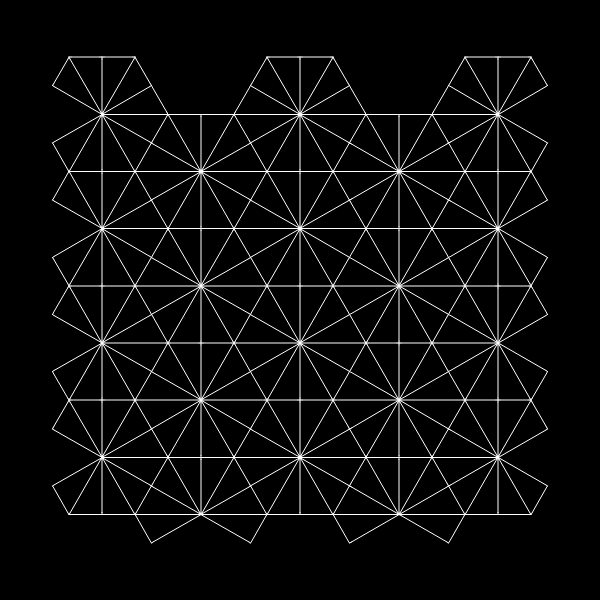
Frame 1 (no input)
Frame 60 (no input): identical to frame 1, image omitted
Frame 120 (the mouse pressed at the canvas centre since frame 60): identical to frame 1, image omitted

The p5.js sketch that drew this single still picture (run headless with seeded random() and noise() and a simulated clock; from frame 60 on, the mouse is pressed at the canvas centre):

// p5.js sketch
// ── sketch.js
//var mesh = [ [237.9,134,284.7,224.2], [244.6,123.9,278,214.2], [251.3,113.9,271.3,204.2], [258,103.9,264.6,194.1], [264.6,93.9,258,184.1], [271.3,83.8,251.3,174.1], [278,73.8,244.6,164.1], [284.7,63.8,237.9,154], [237.9,154,284.7,63.8], [244.6,164.1,278,73.8], [251.3,174.1,271.3,83.8], [258,184.1,264.6,93.9], [264.6,194.1,258,103.9], [271.3,204.2,251.3,113.9], [278,214.2,244.6,123.9], [284.7,224.2,237.9,134], [64.1,134,17.3,224.2], [57.4,123.9,24,214.2], [50.7,113.9,30.7,204.2], [44,103.9,37.4,194.1], [37.4,93.9,44,184.1], [30.7,83.8,50.7,174.1], [24,73.8,57.4,164.1], [17.3,63.8,64.1,154], [64.1,154,17.3,63.8], [57.4,164.1,24,73.8], [50.7,174.1,30.7,83.8], [44,184.1,37.4,93.9], [37.4,194.1,44,103.9], [30.7,204.2,50.7,113.9], [24,214.2,57.4,123.9], [17.3,224.2,64.1,134], [141,230.9,231.2,277.7], [130.9,237.6,221.2,271], [120.9,244.3,211.2,264.3], [110.9,251,201.1,257.6], [100.9,257.6,191.1,251], [90.8,264.3,181.1,244.3], [80.8,271,171.1,237.6], [70.8,277.7,161,230.9], [161,230.9,70.8,277.7], [171.1,237.6,80.8,271], [181.1,244.3,90.8,264.3], [191.1,251,100.9,257.6], [201.1,257.6,110.9,251], [211.2,264.3,120.9,244.3], [221.2,271,130.9,237.6], [231.2,277.7,141,230.9], [151,204.2,57.4,164.1], [151,214.2,64.1,154], [151,63.8,70.8,10.3], [151,63.8,231.2,10.3], [231.2,144,284.7,63.8], [231.2,144,284.7,224.2], [151,144,231.2,144], [151,144,151,63.8], [151,144,284.7,63.8], [151,134,278,73.8], [151,123.9,271.3,83.8], [151,113.9,264.6,93.9], [151,103.9,258,103.9], [151,93.9,251.3,113.9], [151,83.8,244.6,123.9], [151,73.8,237.9,134], [151,63.8,231.2,144], [151,144,231.2,10.3], [161,144,221.2,17], [171.1,144,211.2,23.7], [181.1,144,201.1,30.4], [191.1,144,191.1,37], [201.1,144,181.1,43.7], [211.2,144,171.1,50.4], [221.2,144,161,57.1], [231.2,144,151,63.8], [141,57.1,231.2,10.3], [130.9,50.4,221.2,17], [120.9,43.7,211.2,23.7], [110.9,37,201.1,30.4], [100.9,30.4,191.1,37], [90.8,23.7,181.1,43.7], [80.8,17,171.1,50.4], [70.8,10.3,161,57.1], [70.8,144,17.3,63.8], [70.8,144,17.3,224.2], [151,224.2,70.8,277.7], [151,224.2,231.2,277.7], [151,144,151,224.2], [151,144,70.8,144], [151,144,70.8,277.7], [141,144,80.8,271], [130.9,144,90.8,264.3], [120.9,144,100.9,257.6], [110.9,144,110.9,251], [100.9,144,120.9,244.3], [90.8,144,130.9,237.6], [80.8,144,141,230.9], [70.8,144,151,224.2], [151,144,17.3,224.2], [151,154,24,214.2], [151,164.1,30.7,204.2], [151,174.1,37.4,194.1], [151,184.1,44,184.1], [151,194.1,50.7,174.1], [151,224.2,70.8,144], [151,144,70.8,10.3], [141,144,80.8,17], [130.9,144,90.8,23.7], [120.9,144,100.9,30.4], [110.9,144,110.9,37], [100.9,144,120.9,43.7], [90.8,144,130.9,50.4], [80.8,144,141,57.1], [70.8,144,151,63.8], [151,144,17.3,63.8], [151,134,24,73.8], [151,123.9,30.7,83.8], [151,113.9,37.4,93.9], [151,103.9,44,103.9], [151,93.9,50.7,113.9], [151,83.8,57.4,123.9], [151,73.8,64.1,134], [161,57.1,70.8,10.3], [171.1,50.4,80.8,17], [181.1,43.7,90.8,23.7], [191.1,37,100.9,30.4], [201.1,30.4,110.9,37], [211.2,23.7,120.9,43.7], [221.2,17,130.9,50.4], [231.2,10.3,141,57.1], [151,63.8,70.8,144], [151,144,284.7,224.2], [151,154,278,214.2], [151,164.1,271.3,204.2], [151,174.1,264.6,194.1], [151,184.1,258,184.1], [151,194.1,251.3,174.1], [151,204.2,244.6,164.1], [151,214.2,237.9,154], [151,224.2,231.2,144], [151,144,231.2,277.7], [161,144,221.2,271], [171.1,144,211.2,264.3], [181.1,144,201.1,257.6], [191.1,144,191.1,251], [201.1,144,181.1,244.3], [211.2,144,171.1,237.6], [221.2,144,161,230.9], [231.2,144,151,224.2] ];
//var mesh = [ [196.1,68.8,193.6,73], [188.6,81.3,186.1,85.5], [180.8,94.4,179.7,96.1], [179.7,96.1,177.9,99.2], [191.1,77.1,188.6,81.3], [181.1,93.9,183.6,89.7], [186.1,85.5,183.6,89.7], [196.1,68.8,198.6,64.6], [231.2,10.3,198.6,64.6], [181.1,93.9,180.8,94.4], [193.6,73,191.1,77.1], [166,118.9,171.2,110.4], [175.1,103.9,177.9,99.2], [159.4,130,166,118.9], [151,144,159.4,130], [171.2,110.4,175.1,103.9], [194.9,72.6,198.6,64.6], [165,135.6,170.1,124.9], [174.2,116.2,177.5,109.2], [170.1,124.9,174.2,116.2], [191.1,80.5,189.2,84.5], [161,144,165,135.6], [180,103.9,181.9,100], [221.2,17,198.6,64.6], [183.6,96.4,185.5,92.4], [194.9,72.6,193,76.5], [183.6,96.4,183,97.6], [183,97.6,181.9,100], [189.2,84.5,187.4,88.4], [193,76.5,191.1,80.5], [187.4,88.4,185.5,92.4], [177.5,109.2,180,103.9], [183.6,96.4,183.6,96.4], [183,108.3,184.4,103.9], [192.4,80.1,191.1,83.8], [186.1,98.9,185.5,100.8], [184.4,103.9,185.5,100.8], [171.1,144,176.1,129], [181.1,113.9,183,108.3], [189.9,87.6,191.1,83.8], [187.4,95.1,188.6,91.4], [196.1,68.8,194.9,72.6], [186.1,98.9,186.3,98.2], [186.1,98.9,186.1,98.9], [187.4,95.1,186.3,98.2], [192.4,80.1,194.9,72.6], [211.2,23.7,196.1,68.8], [178.8,120.8,181.1,113.9], [189.9,87.6,188.6,91.4], [176.1,129,178.8,120.8], [191.1,87.2,192.4,80.1], [188.6,101.4,188.6,101.4], [188.8,100,189.2,97.8], [185.8,117.5,186.7,112], [192.4,80.1,193,76.5], [193.6,73,193,76.5], [188.6,101.4,188.8,100.1], [201.1,30.4,201.1,30.4], [193.6,73,201.1,30.4], [191.1,87.2,190.5,90.7], [181.1,144,184.6,123.8], [189.9,94.3,189.2,97.8], [186.7,112,187.5,107.5], [187.5,107.5,188.2,103.9], [188.6,101.4,188.2,103.9], [188.8,100,188.8,100.1], [189.9,94.3,190.5,90.7], [184.6,123.8,185.8,117.5], [191.1,87.2,191.1,83.8], [191.1,93.9,191.1,97.2], [191.1,115,191.1,110.6], [191.1,100.5,191.1,97.2], [191.1,100.5,191.1,101], [191.1,119.9,191.1,115], [191.1,83.8,191.1,80.5], [191.1,93.9,191.1,87.2], [191.1,101.6,191.1,101], [191.1,37,191.1,77.1], [191.1,110.6,191.1,106.8], [191.1,103.9,191.1,103.9], [191.1,106.8,191.1,103.9], [191.1,144,191.1,119.9], [191.1,80.5,191.1,77.1], [191.1,101.6,191.1,101.9], [191.1,103.9,191.1,101.9], [188.6,81.3,181.1,43.7], [192.4,100.1,192.7,101.7], [193,103.3,193.1,103.9], [181.1,43.7,181.1,43.7], [188.6,81.3,189.2,84.5], [193,103.3,192.9,102.8], [192.4,100.1,191.1,93.9], [195,113.1,194.2,109.5], [192.8,102.2,192.7,101.7], [191.1,93.9,190.5,90.7], [189.9,87.6,189.2,84.5], [194.2,109.5,193.6,106.4], [195.8,117.1,195,113.1], [192.8,102.2,192.9,102.8], [201.1,144,195.8,117.1], [193.6,106.4,193.6,106.4], [190.5,90.7,189.9,87.6], [193.6,106.4,193.1,103.9], [188.6,91.4,187.4,88.4], [196.1,108.9,196.1,108.9], [193.8,103.4,193.3,102.3], [193.8,103.4,194,103.9], [193.1,101.9,193.3,102.3], [191.1,97.2,189.9,94.3], [189.9,94.3,188.6,91.4], [192.4,100.1,191.1,97.2], [194.9,106,194,103.9], [171.1,50.4,171.1,50.4], [198.9,115.3,197.4,112], [211.2,144,198.9,115.3], [197.4,112,196.1,108.9], [196.1,108.9,194.9,106.2], [193.1,101.9,192.4,100.1], [194.9,106,194.9,106.2], [187.4,88.4,186.1,85.5], [186.1,85.5,171.1,50.4], [198.6,111.4,198.6,111.4], [193.4,103.9,193,103.3], [221.2,144,200.6,114.2], [191.1,100.5,189.2,97.8], [200.6,114.2,198.6,111.4], [192.5,102.5,192.2,102.1], [191.6,101.2,192.2,102.1], [195,106.2,196.8,108.7], [193.4,103.9,194.9,106], [187.4,95.1,185.5,92.4], [189.2,97.8,187.4,95.1], [185.5,92.4,183.6,89.7], [192.5,102.5,193,103.3], [183.6,89.7,161,57.1], [195,106.2,194.9,106], [191.6,101.2,191.1,100.5], [198.6,111.4,196.8,108.7], [193.6,106.4,191.1,103.9], [191.1,103.9,188.6,101.4], [181.1,93.9,183.6,96.4], [198.6,111.4,196.1,108.9], [151,63.8,181.1,93.9], [231.2,144,201.1,113.9], [196.1,108.9,193.6,106.4], [186.1,98.9,183.6,96.4], [201.1,113.9,198.6,111.4], [188.6,101.4,186.1,98.9], [165,135.6,151,144], [222,101.4,217.9,103.9], [191.1,119.9,195.8,117.1], [200.6,114.2,201.1,113.9], [195.8,117.1,198.9,115.3], [209.5,108.9,213.7,106.4], [198.9,115.3,200.6,114.2], [205.3,111.4,209.5,108.9], [201.1,113.9,205.3,111.4], [226.2,98.9,222,101.4], [217.9,103.9,213.7,106.4], [230.4,96.4,226.2,98.9], [191.1,119.9,184.6,123.8], [176.1,129,165,135.6], [284.7,63.8,230.4,96.4], [184.6,123.8,176.1,129], [178.8,120.8,170.1,124.9], [185.8,117.5,178.8,120.8], [218.5,102,214.5,103.9], [191.1,115,195,113.1], [195,113.1,197.4,112], [197.4,112,198.6,111.4], [230.4,96.4,222.4,100.1], [159.4,130,151,134], [198.6,111.4,202.6,109.5], [202.6,109.5,206.6,107.6], [222.4,100.1,218.5,102], [210.5,105.8,206.6,107.6], [170.1,124.9,159.4,130], [185.8,117.5,191.1,115], [278,73.8,230.4,96.4], [214.5,103.9,210.5,105.8], [211.2,103.9,207.4,105.1], [181.1,113.9,186.7,112], [214.9,102.6,211.2,103.9], [194.2,109.5,196.1,108.9], [207.4,105.1,203.6,106.4], [196.8,108.7,199.9,107.6], [203.6,106.4,199.9,107.6], [196.1,108.9,196.8,108.7], [191.1,110.6,194.2,109.5], [186.7,112,191.1,110.6], [166,118.9,151,123.9], [174.2,116.2,166,118.9], [271.3,83.8,226.2,98.9], [226.2,98.9,222.4,100.1], [222.4,100.1,214.9,102.6], [181.1,113.9,174.2,116.2], [191.1,106.8,193.6,106.4], [183,108.3,187.5,107.5], [177.5,109.2,183,108.3], [195,106.2,194.9,106.2], [177.5,109.2,171.2,110.4], [200.7,105.1,197.2,105.8], [171.2,110.4,151,113.9], [214.9,102.6,207.8,103.9], [194.9,106.2,193.6,106.4], [187.5,107.5,191.1,106.8], [214.9,102.6,218.5,102], [207.8,103.9,204.3,104.5], [222,101.4,218.5,102], [204.3,104.5,200.7,105.1], [197.2,105.8,195,106.2], [264.6,93.9,222,101.4], [180,103.9,184.4,103.9], [214.5,103.9,211.2,103.9], [194.5,103.9,194,103.9], [258,103.9,217.9,103.9], [207.8,103.9,211.2,103.9], [175.1,103.9,151,103.9], [175.1,103.9,180,103.9], [207.8,103.9,201.1,103.9], [194,103.9,193.4,103.9], [214.5,103.9,217.9,103.9], [197.8,103.9,194.5,103.9], [193.1,103.9,191.1,103.9], [193.4,103.9,193.1,103.9], [201.1,103.9,197.8,103.9], [184.4,103.9,188.2,103.9], [188.2,103.9,191.1,103.9], [201.1,103.9,194.9,102.6], [191.7,102,191.1,101.9], [192.2,102.1,191.7,102], [181.9,100,177.9,99.2], [192.8,102.2,192.2,102.1], [191.1,101.9,188.6,101.4], [201.1,103.9,204.3,104.5], [207.4,105.1,204.3,104.5], [177.9,99.2,151,93.9], [207.4,105.1,210.5,105.8], [188.6,101.4,185.5,100.8], [213.7,106.4,210.5,105.8], [193.3,102.3,192.8,102.2], [194.9,102.6,193.3,102.3], [213.7,106.4,251.3,113.9], [185.5,100.8,181.9,100], [183,97.6,179.7,96.1], [191.1,101,189,100.1], [183,97.6,186.1,98.9], [191.6,101.2,191.1,101], [189,100.1,188.8,100.1], [188.8,100.1,186.1,98.9], [193.1,101.9,192.7,101.7], [206.6,107.6,203.6,106.4], [200.7,105.1,197.8,103.9], [200.7,105.1,203.6,106.4], [194.9,102.6,197.8,103.9], [206.6,107.6,209.5,108.9], [192.7,101.7,191.6,101.2], [179.7,96.1,151,83.8], [194.9,102.6,193.1,101.9], [209.5,108.9,244.6,123.9], [191.7,102,192.5,102.5], [189,100.1,191.1,101.6], [180.8,94.4,183.6,96.4], [205.3,111.4,237.9,134], [194.5,103.9,197.2,105.8], [188.8,100,186.3,98.2], [180.8,94.4,151,73.8], [186.3,98.2,183.6,96.4], [205.3,111.4,202.6,109.5], [193.8,103.4,192.9,102.8], [192.9,102.8,192.5,102.5], [191.7,102,191.1,101.6], [199.9,107.6,197.2,105.8], [202.6,109.5,199.9,107.6], [194.5,103.9,193.8,103.4], [189,100.1,188.8,100], [75.8,189.1,80,186.6], [110.9,168.1,117.4,164.2], [103.1,172.7,106.2,170.9], [106.2,170.9,110.9,168.1], [88.3,181.6,84.1,184.1], [96.7,176.6,100.9,174.1], [137,152.4,125.9,159], [101.4,173.8,103.1,172.7], [80,186.6,84.1,184.1], [100.9,174.1,101.4,173.8], [71.6,191.6,75.8,189.1], [92.5,179.1,88.3,181.6], [117.4,164.2,125.9,159], [151,144,137,152.4], [96.7,176.6,92.5,179.1], [17.3,224.2,71.6,191.6], [104.6,176,103.4,176.6], [116.2,170.5,123.2,167.2], [103.4,176.6,99.4,178.5], [71.6,191.6,79.6,187.9], [142.6,158,151,154], [131.9,163.1,123.2,167.2], [83.5,186,87.5,184.1], [91.5,182.2,87.5,184.1], [79.6,187.9,83.5,186], [103.4,176.6,103.4,176.6], [104.6,176,107,174.9], [107,174.9,110.9,173], [110.9,173,116.2,170.5], [142.6,158,131.9,163.1], [99.4,178.5,95.4,180.4], [95.4,180.4,91.5,182.2], [24,214.2,71.6,191.6], [30.7,204.2,75.8,189.1], [136,169.1,127.8,171.8], [151,164.1,136,169.1], [115.3,176,120.9,174.1], [75.8,189.1,79.6,187.9], [98.4,181.6,94.6,182.9], [105.9,179.1,105.9,179.1], [107.8,178.5,105.9,179.1], [105.9,179.1,105.2,179.3], [107.8,178.5,110.9,177.4], [110.9,177.4,115.3,176], [87.1,185.4,90.8,184.1], [105.2,179.3,102.1,180.4], [90.8,184.1,94.6,182.9], [127.8,171.8,120.9,174.1], [102.1,180.4,98.4,181.6], [79.6,187.9,87.1,185.4], [80,186.6,83.5,186], [101.3,182.9,104.8,182.2], [104.8,182.2,107,181.8], [108.4,181.6,107.1,181.8], [107.1,181.8,107,181.8], [108.4,181.6,108.4,181.6], [110.9,181.2,114.5,180.5], [87.1,185.4,83.5,186], [94.2,184.1,97.7,183.5], [97.7,183.5,101.3,182.9], [110.9,181.2,108.4,181.6], [37.4,194.1,80,186.6], [114.5,180.5,119,179.7], [130.8,177.6,124.5,178.8], [124.5,178.8,119,179.7], [151,174.1,130.8,177.6], [87.1,185.4,94.2,184.1], [104.2,184.1,107.5,184.1], [122,184.1,126.9,184.1], [117.6,184.1,122,184.1], [94.2,184.1,90.8,184.1], [87.5,184.1,90.8,184.1], [151,184.1,126.9,184.1], [108.6,184.1,108.9,184.1], [100.9,184.1,104.2,184.1], [107.5,184.1,108,184.1], [108,184.1,108.6,184.1], [113.8,184.1,117.6,184.1], [108.9,184.1,110.9,184.1], [94.2,184.1,100.9,184.1], [110.9,184.1,110.9,184.1], [113.8,184.1,110.9,184.1], [84.1,184.1,44,184.1], [87.5,184.1,84.1,184.1], [109.2,185.8,109.8,185.9], [91.5,182.2,94.6,182.9], [109.8,185.9,110.3,186], [110.9,186.1,113.4,186.6], [124.1,188.8,151,194.1], [113.4,186.6,113.4,186.6], [110.3,186,110.9,186.1], [100.9,184.1,107.1,185.4], [120.1,188,124.1,188.8], [94.6,182.9,97.7,183.5], [116.5,187.2,120.1,188], [108.7,185.7,109.2,185.8], [88.3,181.6,50.7,174.1], [100.9,184.1,97.7,183.5], [91.5,182.2,88.3,181.6], [107.1,185.4,108.7,185.7], [113.4,186.6,116.5,187.2], [92.5,179.1,57.4,164.1], [109.3,186.3,110.4,186.8], [113,187.9,113.2,187.9], [92.5,179.1,95.4,180.4], [108.9,186.1,109.3,186.3], [95.4,180.4,98.4,181.6], [101.3,182.9,98.4,181.6], [110.9,187,113,187.9], [101.3,182.9,104.2,184.1], [113.2,187.9,115.9,189.1], [110.4,186.8,110.9,187], [115.9,189.1,115.9,189.1], [107.1,185.4,108.9,186.1], [119,190.4,115.9,189.1], [119,190.4,122.3,191.9], [107.1,185.4,104.2,184.1], [122.3,191.9,151,204.2], [102.1,180.4,104.8,182.2], [113,187.9,113.2,188], [64.1,154,64.1,154], [108.2,184.6,109.1,185.2], [118.4,191.6,118.4,191.6], [110.3,186,110.9,186.4], [64.1,154,96.7,176.6], [121.2,193.6,151,214.2], [107.5,184.1,104.8,182.2], [110.3,186,109.5,185.5], [96.7,176.6,99.4,178.5], [113,187.9,110.9,186.4], [121.2,193.6,118.4,191.6], [107.5,184.1,108.2,184.6], [115.7,189.8,118.4,191.6], [109.1,185.2,109.5,185.5], [99.4,178.5,102.1,180.4], [113.2,188,115.7,189.8], [100.9,174.1,103.4,176.6], [70.8,144,100.9,174.1], [108.4,181.6,110.9,184.1], [151,224.2,120.9,194.1], [110.9,184.1,113.4,186.6], [103.4,176.6,105.9,179.1], [115.9,189.1,118.4,191.6], [120.9,194.1,118.4,191.6], [113.4,186.6,115.9,189.1], [105.9,179.1,108.4,181.6], [126.9,184.1,130.8,177.6], [136,169.1,130.8,177.6], [108.4,215,105.9,219.2], [115.9,202.5,118.4,198.3], [121.2,193.6,122.3,191.9], [124.1,188.8,126.9,184.1], [142.6,158,136,169.1], [118.4,198.3,120.9,194.1], [108.4,215,110.9,210.9], [151,144,142.6,158], [103.4,223.4,105.9,219.2], [122.3,191.9,124.1,188.8], [120.9,194.1,121.2,193.6], [113.4,206.7,115.9,202.5], [70.8,277.7,103.4,223.4], [110.9,210.9,113.4,206.7], [110.9,207.5,112.8,203.5], [131.9,163.1,127.8,171.8], [114.6,199.6,112.8,203.5], [119,190.4,120.1,188], [109,211.5,110.9,207.5], [107.1,215.4,109,211.5], [118.4,191.6,116.5,195.6], [141,144,137,152.4], [114.6,199.6,116.5,195.6], [131.9,163.1,137,152.4], [80.8,271,103.4,223.4], [107.1,215.4,103.4,223.4], [120.1,188,122,184.1], [127.8,171.8,124.5,178.8], [124.5,178.8,122,184.1], [118.4,191.6,119,190.4], [114.6,192.9,115.7,189.8], [130.9,144,125.9,159], [115.9,189.1,115.7,189.8], [114.6,192.9,113.4,196.6], [120.9,174.1,119,179.7], [119,179.7,117.6,184.1], [109.6,207.9,110.9,204.2], [112.1,200.4,110.9,204.2], [90.8,264.3,105.9,219.2], [115.9,189.1,116.5,187.2], [117.6,184.1,116.5,187.2], [120.9,174.1,123.2,167.2], [112.1,200.4,113.4,196.6], [107.1,215.4,105.9,219.2], [109.6,207.9,107.1,215.4], [123.2,167.2,125.9,159], [109.6,207.9,109,211.5], [114.5,180.5,113.8,184.1], [115.3,176,114.5,180.5], [100.9,257.6,108.4,215], [108.4,215,109,211.5], [112.1,193.7,112.8,190.2], [110.9,200.8,111.5,197.3], [113.4,186.6,113.8,184.1], [113.2,188,112.8,190.2], [116.2,170.5,115.3,176], [110.9,200.8,109.6,207.9], [113.4,186.6,113.2,187.9], [120.9,144,117.4,164.2], [112.1,193.7,111.5,197.3], [113.2,188,113.2,187.9], [117.4,164.2,116.2,170.5], [110.9,186.4,110.9,187], [110.9,177.4,110.9,181.2], [110.9,187.5,110.9,187], [110.9,194.1,110.9,200.8], [110.9,184.1,110.9,186.1], [110.9,186.4,110.9,186.1], [110.9,194.1,110.9,190.8], [110.9,173,110.9,177.4], [110.9,187.5,110.9,190.8], [110.9,251,110.9,210.9], [110.9,204.2,110.9,207.5], [110.9,207.5,110.9,210.9], [110.9,144,110.9,168.1], [110.9,168.1,110.9,173], [110.9,200.8,110.9,204.2], [110.9,184.1,110.9,181.2], [109,184.7,109.1,185.2], [109,184.7,108.9,184.1], [106.2,170.9,107,174.9], [108.4,181.6,107.8,178.5], [107,174.9,107.8,178.5], [109.6,187.9,110.9,194.1], [109.2,185.8,109.3,186.3], [110.9,194.1,111.5,197.3], [112.1,200.4,112.8,203.5], [109.2,185.8,109.1,185.2], [108.4,181.6,108.9,184.1], [120.9,244.3,113.4,206.7], [111.5,197.3,112.1,200.4], [100.9,144,106.2,170.9], [109.6,187.9,109.3,186.3], [112.8,203.5,113.4,206.7], [105.9,179.1,107.1,181.8], [110.9,190.8,112.1,193.7], [108.9,186.1,108.7,185.7], [112.1,193.7,113.4,196.6], [109.6,187.9,110.9,190.8], [113.4,196.6,114.6,199.6], [103.1,172.7,90.8,144], [105.9,179.1,104.6,176], [115.9,202.5,130.9,237.6], [115.9,202.5,114.6,199.6], [107.1,182,107.1,181.8], [108.2,184.6,108.7,185.7], [108.9,186.1,109.6,187.9], [108.2,184.6,108,184.1], [103.1,172.7,104.6,176], [107.1,182,108,184.1], [103.4,176.6,105.2,179.3], [108.6,184.1,107.1,182], [112.8,190.2,114.6,192.9], [110.4,186.8,110.9,187.5], [141,230.9,118.4,198.3], [110.9,187.5,112.8,190.2], [107,181.8,107.1,182], [116.5,195.6,118.4,198.3], [108.6,184.1,109,184.7], [141,230.9,141,230.9], [114.6,192.9,116.5,195.6], [110.4,186.8,109.8,185.9], [109.5,185.5,109,184.7], [103.4,176.6,101.4,173.8], [109.5,185.5,109.8,185.9], [105.2,179.3,107,181.8], [80.8,144,101.4,173.8], [115.9,85.5,118.4,89.7], [103.4,64.6,105.9,68.8], [105.9,68.8,108.4,73], [118.4,89.7,120.9,93.9], [126.9,103.9,130.8,110.4], [130.8,110.4,136,118.9], [142.6,130,136,118.9], [120.9,93.9,121.2,94.4], [113.4,81.3,115.9,85.5], [121.2,94.4,122.3,96.1], [124.1,99.2,126.9,103.9], [113.4,81.3,110.9,77.1], [108.4,73,110.9,77.1], [151,144,142.6,130], [122.3,96.1,124.1,99.2], [70.8,10.3,103.4,64.6], [191.1,37,201.1,30.4], [191.1,37,181.1,43.7], [231.2,10.3,221.2,17], [211.2,23.7,201.1,30.4], [211.2,23.7,221.2,17], [181.1,43.7,171.1,50.4], [171.1,50.4,161,57.1], [151,63.8,161,57.1], [70.8,10.3,90.8,20.7], [90.8,20.7,100.9,25.9], [130.9,41.5,141,46.7], [120.9,36.3,130.9,41.5], [161,57.1,161,57.1], [110.9,31.1,100.9,25.9], [141,46.7,151,51.9], [110.9,31.1,120.9,36.3], [151,51.9,161,57.1], [171.1,50.4,161,46.7], [151,43,161,46.7], [90.8,20.7,80.8,17], [80.8,17,80.8,17], [110.9,28.1,120.9,31.8], [141,39.3,151,43], [120.9,31.8,130.9,35.6], [130.9,35.6,141,39.3], [110.9,28.1,90.8,20.7], [90.8,23.7,90.8,23.7], [110.9,28.1,100.9,25.9], [130.9,32.6,110.9,28.1], [100.9,25.9,90.8,23.7], [171.1,41.5,181.1,43.7], [151,37,161,39.3], [130.9,32.6,141,34.8], [151,37,141,34.8], [171.1,41.5,161,39.3], [130.9,32.6,120.9,31.8], [191.1,37,191.1,37], [110.9,31.1,100.9,30.4], [151,34.1,161,34.8], [171.1,35.6,161,34.8], [110.9,31.1,120.9,31.8], [151,34.1,130.9,32.6], [191.1,37,181.1,36.3], [171.1,35.6,181.1,36.3], [110.9,37,110.9,37], [130.9,35.6,120.9,36.3], [110.9,37,120.9,36.3], [141,34.8,130.9,35.6], [151,34.1,141,34.8], [171.1,32.6,151,34.1], [191.1,31.1,181.1,31.8], [171.1,32.6,181.1,31.8], [191.1,31.1,201.1,30.4], [130.9,41.5,141,39.3], [151,37,141,39.3], [191.1,28.1,171.1,32.6], [211.2,23.7,211.2,23.7], [130.9,41.5,120.9,43.7], [171.1,32.6,161,34.8], [120.9,43.7,120.9,43.7], [191.1,28.1,201.1,25.9], [161,34.8,151,37], [211.2,23.7,201.1,25.9], [221.2,17,221.2,17], [191.1,28.1,181.1,31.8], [211.2,20.7,221.2,17], [161,39.3,151,43], [171.1,35.6,161,39.3], [130.9,50.4,141,46.7], [151,43,141,46.7], [181.1,31.8,171.1,35.6], [211.2,20.7,191.1,28.1], [151,51.9,141,57.1], [211.2,20.7,201.1,25.9], [161,46.7,151,51.9], [141,57.1,141,57.1], [201.1,25.9,191.1,31.1], [171.1,41.5,161,46.7], [231.2,10.3,211.2,20.7], [191.1,31.1,181.1,36.3], [181.1,36.3,171.1,41.5], [130.9,50.4,141,57.1], [120.9,43.7,130.9,50.4], [80.8,17,90.8,23.7], [70.8,10.3,80.8,17], [110.9,37,120.9,43.7], [90.8,23.7,100.9,30.4], [110.9,37,100.9,30.4], [141,57.1,151,63.8], [64.1,134,57.4,123.9], [57.4,123.9,50.7,113.9], [50.7,113.9,44,103.9], [30.7,83.8,24,73.8], [44,103.9,37.4,93.9], [17.3,63.8,24,73.8], [64.1,134,70.8,144], [37.4,93.9,30.7,83.8], [37.4,194.1,44,184.1], [64.1,154,70.8,144], [64.1,154,57.4,164.1], [17.3,224.2,24,214.2], [24,214.2,30.7,204.2], [30.7,204.2,37.4,194.1], [57.4,164.1,50.7,174.1], [50.7,174.1,44,184.1], [70.8,144,80.8,144], [100.9,144,110.9,144], [110.9,144,120.9,144], [90.8,144,100.9,144], [120.9,144,130.9,144], [141,144,130.9,144], [151,144,141,144], [80.8,144,90.8,144], [151,134,151,123.9], [151,73.8,151,83.8], [151,93.9,151,103.9], [151,144,151,134], [151,83.8,151,93.9], [151,103.9,151,113.9], [151,113.9,151,123.9], [151,63.8,151,73.8], [110.9,119.9,117.4,123.8], [92.5,108.9,96.7,111.4], [103.1,115.3,106.2,117.1], [103.1,115.3,101.4,114.2], [71.6,96.4,17.3,63.8], [84.1,103.9,88.3,106.4], [106.2,117.1,110.9,119.9], [75.8,98.9,80,101.4], [117.4,123.8,125.9,129], [71.6,96.4,75.8,98.9], [151,144,137,135.6], [96.7,111.4,100.9,113.9], [137,135.6,125.9,129], [88.3,106.4,92.5,108.9], [80,101.4,84.1,103.9], [100.9,113.9,101.4,114.2], [116.2,117.5,123.2,120.8], [87.5,103.9,91.5,105.8], [103.4,111.4,103.4,111.4], [107,113.1,110.9,115], [91.5,105.8,95.4,107.6], [99.4,109.5,103.4,111.4], [79.6,100.1,83.5,102], [83.5,102,87.5,103.9], [104.6,112,107,113.1], [131.9,124.9,123.2,120.8], [71.6,96.4,79.6,100.1], [110.9,115,116.2,117.5], [95.4,107.6,99.4,109.5], [71.6,96.4,24,73.8], [131.9,124.9,142.6,130], [103.4,111.4,104.6,112], [142.6,130,151,134], [87.1,102.6,90.8,103.9], [87.1,102.6,79.6,100.1], [105.9,108.9,107.8,109.5], [110.9,110.6,115.3,112], [120.9,113.9,127.8,116.2], [75.8,98.9,30.7,83.8], [120.9,113.9,115.3,112], [136,118.9,151,123.9], [105.9,108.9,105.9,108.9], [75.8,98.9,79.6,100.1], [127.8,116.2,136,118.9], [90.8,103.9,94.6,105.1], [105.2,108.7,105.9,108.9], [94.6,105.1,98.4,106.4], [107.8,109.5,110.9,110.6], [102.1,107.6,105.2,108.7], [98.4,106.4,102.1,107.6], [80,101.4,37.4,93.9], [107,106.2,107.1,106.2], [114.5,107.5,119,108.3], [108.4,106.4,107.1,106.2], [101.3,105.1,97.7,104.5], [80,101.4,83.5,102], [124.5,109.2,119,108.3], [151,113.9,130.8,110.4], [108.4,106.4,110.9,106.8], [101.3,105.1,104.8,105.8], [114.5,107.5,110.9,106.8], [124.5,109.2,130.8,110.4], [104.8,105.8,107,106.2], [108.4,106.4,108.4,106.4], [94.2,103.9,87.1,102.6], [94.2,103.9,97.7,104.5], [83.5,102,87.1,102.6], [108.6,103.9,108.9,103.9], [84.1,103.9,44,103.9], [117.6,103.9,113.8,103.9], [110.9,103.9,113.8,103.9], [107.5,103.9,108,103.9], [108.6,103.9,108,103.9], [110.9,103.9,108.9,103.9], [107.5,103.9,104.2,103.9], [84.1,103.9,87.5,103.9], [126.9,103.9,151,103.9], [100.9,103.9,94.2,103.9], [110.9,103.9,110.9,103.9], [94.2,103.9,90.8,103.9], [87.5,103.9,90.8,103.9], [100.9,103.9,104.2,103.9], [117.6,103.9,122,103.9], [126.9,103.9,122,103.9], [109.2,102.2,109.8,102.1], [110.3,102,109.8,102.1], [113.4,101.4,113.4,101.4], [120.1,100,124.1,99.2], [151,93.9,124.1,99.2], [109.2,102.2,108.7,102.3], [88.3,106.4,50.7,113.9], [107.1,102.6,108.7,102.3], [91.5,105.8,94.6,105.1], [107.1,102.6,100.9,103.9], [97.7,104.5,94.6,105.1], [100.9,103.9,97.7,104.5], [120.1,100,116.5,100.8], [113.4,101.4,110.9,101.9], [113.4,101.4,116.5,100.8], [110.3,102,110.9,101.9], [88.3,106.4,91.5,105.8], [95.4,107.6,98.4,106.4], [104.2,103.9,101.3,105.1], [107.1,102.6,104.2,103.9], [122.3,96.1,151,83.8], [115.9,98.9,115.9,98.9], [110.4,101.2,109.3,101.7], [122.3,96.1,119,97.6], [108.9,101.9,109.3,101.7], [110.4,101.2,110.9,101], [113,100.1,110.9,101], [115.9,98.9,119,97.6], [108.9,101.9,107.1,102.6], [98.4,106.4,101.3,105.1], [95.4,107.6,92.5,108.9], [115.9,98.9,113.2,100.1], [92.5,108.9,57.4,123.9], [113,100.1,113.2,100.1], [108.2,103.4,109.1,102.8], [64.1,134,96.7,111.4], [110.9,101.6,110.3,102], [109.5,102.5,109.1,102.8], [109.5,102.5,110.3,102], [118.4,96.4,118.4,96.4], [107.5,103.9,104.8,105.8], [110.9,101.6,113,100.1], [64.1,134,64.1,134], [118.4,96.4,115.7,98.2], [113.2,100,113,100.1], [99.4,109.5,96.7,111.4], [108.2,103.4,107.5,103.9], [151,73.8,121.2,94.4], [118.4,96.4,121.2,94.4], [102.1,107.6,99.4,109.5], [113.2,100,115.7,98.2], [102.1,107.6,104.8,105.8], [118.4,96.4,115.9,98.9], [108.4,106.4,105.9,108.9], [151,63.8,120.9,93.9], [105.9,108.9,103.4,111.4], [120.9,93.9,118.4,96.4], [113.4,101.4,110.9,103.9], [110.9,103.9,108.4,106.4], [103.4,111.4,100.9,113.9], [70.8,144,100.9,113.9], [115.9,98.9,113.4,101.4], [122,103.9,124.5,109.2], [120.1,100,122,103.9], [131.9,124.9,127.8,116.2], [137,135.6,131.9,124.9], [103.4,64.6,107.1,72.6], [119,97.6,120.1,100], [118.4,96.4,119,97.6], [109,76.5,110.9,80.5], [110.9,80.5,112.8,84.5], [107.1,72.6,109,76.5], [124.5,109.2,127.8,116.2], [103.4,64.6,80.8,17], [112.8,84.5,114.6,88.4], [116.5,92.4,118.4,96.4], [114.6,88.4,116.5,92.4], [137,135.6,141,144], [112.1,87.6,113.4,91.4], [117.6,103.9,119,108.3], [119,108.3,120.9,113.9], [107.1,72.6,105.9,68.8], [109.6,80.1,110.9,83.8], [114.6,95.1,115.7,98.2], [123.2,120.8,120.9,113.9], [125.9,129,123.2,120.8], [115.7,98.2,115.9,98.9], [113.4,91.4,114.6,95.1], [90.8,23.7,105.9,68.8], [110.9,83.8,112.1,87.6], [115.9,98.9,116.5,100.8], [107.1,72.6,109.6,80.1], [116.5,100.8,117.6,103.9], [125.9,129,130.9,144], [113.4,101.4,113.8,103.9], [100.9,30.4,100.9,30.4], [116.2,117.5,117.4,123.8], [117.4,123.8,120.9,144], [114.5,107.5,115.3,112], [108.4,73,100.9,30.4], [109.6,80.1,109,76.5], [108.4,73,109,76.5], [110.9,87.2,111.5,90.7], [109.6,80.1,110.9,87.2], [111.5,90.7,112.1,94.3], [113.2,100,113.2,100.1], [113.2,100.1,113.4,101.4], [115.3,112,116.2,117.5], [112.1,94.3,112.8,97.8], [112.8,97.8,113.2,100], [113.8,103.9,114.5,107.5], [110.9,93.9,110.9,97.2], [110.9,100.5,110.9,101], [110.9,97.2,110.9,100.5], [110.9,87.2,110.9,93.9], [110.9,87.2,110.9,83.8], [110.9,101.9,110.9,103.9], [110.9,80.5,110.9,83.8], [110.9,115,110.9,119.9], [110.9,101.6,110.9,101.9], [110.9,37,110.9,77.1], [110.9,103.9,110.9,106.8], [110.9,80.5,110.9,77.1], [110.9,144,110.9,119.9], [110.9,110.6,110.9,115], [110.9,101,110.9,101.6], [110.9,106.8,110.9,110.6], [107.8,109.5,107,113.1], [110.9,93.9,111.5,90.7], [107,113.1,106.2,117.1], [107.8,109.5,108.4,106.4], [106.2,117.1,100.9,144], [112.1,87.6,111.5,90.7], [109.2,102.2,109.1,102.8], [109.6,100.1,109.3,101.7], [113.4,81.3,112.8,84.5], [120.9,43.7,113.4,81.3], [112.1,87.6,112.8,84.5], [109.1,102.8,109,103.3], [109.3,101.7,109.2,102.2], [108.9,103.9,108.4,106.4], [109,103.3,108.9,103.9], [110.9,93.9,109.6,100.1], [109.6,100.1,110.9,97.2], [112.1,94.3,110.9,97.2], [130.9,50.4,130.9,50.4], [114.6,88.4,113.4,91.4], [115.9,85.5,114.6,88.4], [108,103.9,107.1,106], [90.8,144,103.1,115.3], [130.9,50.4,115.9,85.5], [109.6,100.1,108.9,101.9], [104.6,112,105.9,108.9], [108.2,103.4,108,103.9], [112.1,94.3,113.4,91.4], [107.1,106,107.1,106.2], [108.9,101.9,108.7,102.3], [108.7,102.3,108.2,103.4], [107.1,106.2,105.9,108.9], [104.6,112,103.1,115.3], [107.1,106,107,106.2], [107,106.2,105.2,108.7], [114.6,95.1,112.8,97.8], [109.8,102.1,109.5,102.5], [110.4,101.2,109.8,102.1], [109,103.3,108.6,103.9], [105.2,108.7,103.4,111.4], [80.8,144,101.4,114.2], [103.4,111.4,101.4,114.2], [110.9,100.5,110.4,101.2], [110.9,100.5,112.8,97.8], [109,103.3,109.5,102.5], [118.4,89.7,116.5,92.4], [141,57.1,118.4,89.7], [114.6,95.1,116.5,92.4], [107.1,106,108.6,103.9], [58.9,144,53.7,134], [27.7,83.8,32.9,93.9], [43.3,113.9,38.1,103.9], [53.7,134,48.5,123.9], [48.5,123.9,43.3,113.9], [32.9,93.9,38.1,103.9], [64.1,154,58.9,144], [17.3,63.8,27.7,83.8], [57.4,164.1,53.7,154], [24,73.8,27.7,83.8], [53.7,154,50,144], [24,73.8,24,73.8], [42.6,123.9,46.3,134], [27.7,83.8,35.1,103.9], [38.8,113.9,42.6,123.9], [35.1,103.9,38.8,113.9], [57.4,164.1,57.4,164.1], [46.3,134,50,144], [46.3,154,48.5,164.1], [50.7,174.1,48.5,164.1], [44,144,46.3,154], [30.7,83.8,30.7,83.8], [30.7,83.8,32.9,93.9], [41.8,134,44,144], [35.1,103.9,32.9,93.9], [39.6,123.9,41.8,134], [35.1,103.9,39.6,123.9], [50.7,174.1,50.7,174.1], [44,184.1,44,184.1], [41.1,144,41.8,154], [42.6,164.1,43.3,174.1], [43.3,174.1,44,184.1], [37.4,93.9,37.4,93.9], [41.8,154,42.6,164.1], [39.6,123.9,38.8,113.9], [37.4,93.9,38.1,103.9], [38.1,103.9,38.8,113.9], [39.6,123.9,41.1,144], [38.8,174.1,38.1,184.1], [38.1,184.1,37.4,194.1], [41.1,144,39.6,164.1], [42.6,123.9,43.3,113.9], [44,103.9,43.3,113.9], [44,103.9,44,103.9], [41.1,144,41.8,134], [42.6,123.9,41.8,134], [39.6,164.1,38.8,174.1], [37.4,194.1,37.4,194.1], [50.7,113.9,48.5,123.9], [50.7,113.9,50.7,113.9], [48.5,123.9,46.3,134], [30.7,204.2,30.7,204.2], [39.6,164.1,35.1,184.1], [39.6,164.1,41.8,154], [32.9,194.1,30.7,204.2], [32.9,194.1,35.1,184.1], [44,144,41.8,154], [44,144,46.3,134], [35.1,184.1,38.8,174.1], [57.4,123.9,57.4,123.9], [24,214.2,27.7,204.2], [24,214.2,24,214.2], [50,144,46.3,154], [53.7,134,50,144], [57.4,123.9,53.7,134], [42.6,164.1,38.8,174.1], [35.1,184.1,27.7,204.2], [42.6,164.1,46.3,154], [32.9,194.1,38.1,184.1], [53.7,154,58.9,144], [17.3,224.2,27.7,204.2], [64.1,134,58.9,144], [48.5,164.1,53.7,154], [38.1,184.1,43.3,174.1], [27.7,204.2,32.9,194.1], [48.5,164.1,43.3,174.1], [271.3,83.8,264.6,93.9], [278,73.8,271.3,83.8], [237.9,134,244.6,123.9], [231.2,144,237.9,134], [284.7,63.8,278,73.8], [264.6,93.9,258,103.9], [258,103.9,251.3,113.9], [244.6,123.9,251.3,113.9], [237.9,134,243.1,144], [253.5,164.1,258.7,174.1], [269.1,194.1,263.9,184.1], [274.3,204.2,269.1,194.1], [237.9,134,237.9,134], [248.3,154,253.5,164.1], [243.1,144,248.3,154], [258.7,174.1,263.9,184.1], [284.7,224.2,274.3,204.2], [244.6,123.9,248.3,134], [248.3,134,252,144], [278,214.2,274.3,204.2], [278,214.2,278,214.2], [263.2,174.1,259.4,164.1], [259.4,164.1,255.7,154], [274.3,204.2,266.9,184.1], [266.9,184.1,263.2,174.1], [244.6,123.9,244.6,123.9], [255.7,154,252,144], [253.5,123.9,251.3,113.9], [266.9,184.1,262.4,164.1], [260.2,154,258,144], [271.3,204.2,269.1,194.1], [255.7,134,253.5,123.9], [262.4,164.1,260.2,154], [271.3,204.2,271.3,204.2], [266.9,184.1,269.1,194.1], [258,144,255.7,134], [251.3,113.9,251.3,113.9], [260.2,134,259.4,123.9], [258.7,113.9,258,103.9], [262.4,164.1,260.9,144], [264.6,194.1,264.6,194.1], [264.6,194.1,263.9,184.1], [260.9,144,260.2,134], [262.4,164.1,263.2,174.1], [259.4,123.9,258.7,113.9], [258,103.9,258,103.9], [263.9,184.1,263.2,174.1], [263.2,113.9,262.4,123.9], [264.6,93.9,264.6,93.9], [260.9,144,260.2,154], [259.4,164.1,260.2,154], [263.2,113.9,263.9,103.9], [263.9,103.9,264.6,93.9], [258,184.1,258,184.1], [258,184.1,258.7,174.1], [259.4,164.1,258.7,174.1], [260.9,144,262.4,123.9], [258,144,255.7,154], [253.5,164.1,255.7,154], [251.3,174.1,251.3,174.1], [269.1,93.9,271.3,83.8], [271.3,83.8,271.3,83.8], [258,144,260.2,134], [262.4,123.9,260.2,134], [262.4,123.9,266.9,103.9], [269.1,93.9,266.9,103.9], [251.3,174.1,253.5,164.1], [252,144,255.7,134], [252,144,248.3,154], [259.4,123.9,255.7,134], [278,73.8,278,73.8], [278,73.8,274.3,83.8], [274.3,83.8,266.9,103.9], [263.2,113.9,259.4,123.9], [266.9,103.9,263.2,113.9], [244.6,164.1,244.6,164.1], [244.6,164.1,248.3,154], [269.1,93.9,263.9,103.9], [274.3,83.8,269.1,93.9], [248.3,134,253.5,123.9], [237.9,154,237.9,154], [263.9,103.9,258.7,113.9], [243.1,144,237.9,154], [258.7,113.9,253.5,123.9], [284.7,63.8,274.3,83.8], [243.1,144,248.3,134], [231.2,144,237.9,154], [258,184.1,264.6,194.1], [271.3,204.2,278,214.2], [251.3,174.1,258,184.1], [264.6,194.1,271.3,204.2], [284.7,224.2,278,214.2], [237.9,154,244.6,164.1], [244.6,164.1,251.3,174.1], [221.2,271,211.2,264.3], [191.1,251,181.1,244.3], [171.1,237.6,161,230.9], [211.2,264.3,201.1,257.6], [231.2,277.7,221.2,271], [181.1,244.3,171.1,237.6], [201.1,257.6,191.1,251], [161,230.9,151,224.2], [80.8,271,90.8,264.3], [80.8,271,70.8,277.7], [100.9,257.6,110.9,251], [120.9,244.3,130.9,237.6], [100.9,257.6,90.8,264.3], [141,230.9,130.9,237.6], [120.9,244.3,110.9,251], [141,230.9,151,224.2], [151,204.2,151,194.1], [151,144,151,154], [151,154,151,164.1], [151,184.1,151,194.1], [151,214.2,151,204.2], [151,174.1,151,184.1], [151,224.2,151,214.2], [151,164.1,151,174.1], [161,144,151,144], [231.2,144,221.2,144], [211.2,144,201.1,144], [201.1,144,191.1,144], [171.1,144,161,144], [181.1,144,171.1,144], [221.2,144,211.2,144], [191.1,144,181.1,144], [181.1,194.1,180.8,193.6], [196.1,219.2,193.6,215], [151,144,159.4,158], [179.7,191.9,177.9,188.8], [177.9,188.8,175.1,184.1], [175.1,184.1,171.2,177.6], [198.6,223.4,196.1,219.2], [180.8,193.6,179.7,191.9], [171.2,177.6,166,169.1], [166,169.1,159.4,158], [191.1,210.9,188.6,206.7], [193.6,215,191.1,210.9], [188.6,206.7,186.1,202.5], [231.2,277.7,198.6,223.4], [186.1,202.5,183.6,198.3], [183.6,198.3,181.1,194.1], [194.9,215.4,193,211.5], [187.4,199.6,185.5,195.6], [183.6,191.6,183.6,191.6], [193,211.5,191.1,207.5], [181.9,188,180,184.1], [180,184.1,177.5,178.8], [185.5,195.6,183.6,191.6], [198.6,223.4,221.2,271], [177.5,178.8,174.2,171.8], [181.9,188,183,190.4], [191.1,207.5,189.2,203.5], [189.2,203.5,187.4,199.6], [183.6,191.6,183,190.4], [170.1,163.1,165,152.4], [174.2,171.8,170.1,163.1], [165,152.4,161,144], [198.6,223.4,194.9,215.4], [184.4,184.1,185.5,187.2], [187.4,192.9,186.3,189.8], [191.1,204.2,189.9,200.4], [178.8,167.2,176.1,159], [181.1,174.1,178.8,167.2], [176.1,159,171.1,144], [189.9,200.4,188.6,196.6], [185.5,187.2,186.1,189.1], [211.2,264.3,196.1,219.2], [188.6,196.6,187.4,192.9], [184.4,184.1,183,179.7], [186.1,189.1,186.1,189.1], [194.9,215.4,192.4,207.9], [186.3,189.8,186.1,189.1], [183,179.7,181.1,174.1], [194.9,215.4,196.1,219.2], [192.4,207.9,191.1,204.2], [193.6,215,201.1,257.6], [190.5,197.3,189.9,193.7], [188.8,188,188.8,187.9], [187.5,180.5,186.7,176], [184.6,164.2,181.1,144], [188.6,186.6,188.6,186.6], [186.7,176,185.8,170.5], [185.8,170.5,184.6,164.2], [187.5,180.5,188.2,184.1], [192.4,207.9,191.1,200.8], [188.2,184.1,188.6,186.6], [193.6,215,193,211.5], [189.9,193.7,189.2,190.2], [189.2,190.2,188.8,188], [192.4,207.9,193,211.5], [191.1,200.8,190.5,197.3], [188.8,187.9,188.6,186.6], [191.1,173,191.1,168.1], [191.1,207.5,191.1,210.9], [191.1,207.5,191.1,204.2], [191.1,177.4,191.1,173], [191.1,181.2,191.1,184.1], [191.1,144,191.1,168.1], [191.1,184.1,191.1,184.1], [191.1,187.5,191.1,187], [191.1,186.1,191.1,184.1], [191.1,187,191.1,186.4], [191.1,200.8,191.1,194.1], [191.1,186.4,191.1,186.1], [191.1,194.1,191.1,190.8], [191.1,177.4,191.1,181.2], [191.1,210.9,191.1,251], [191.1,200.8,191.1,204.2], [191.1,190.8,191.1,187.5], [195,174.9,194.2,178.5], [193.6,181.6,193.1,184.1], [189.9,200.4,189.2,203.5], [188.6,206.7,189.2,203.5], [192.4,187.9,192.7,186.3], [195,174.9,195.8,170.9], [188.6,206.7,181.1,244.3], [191.1,194.1,192.4,187.9], [191.1,194.1,190.5,197.3], [195.8,170.9,201.1,144], [189.9,200.4,190.5,197.3], [193,184.7,193.1,184.1], [192.9,185.2,193,184.7], [193.6,181.6,193.6,181.6], [194.2,178.5,193.6,181.6], [192.8,185.8,192.9,185.2], [192.7,186.3,192.8,185.8], [192.4,187.9,193.1,186.1], [196.1,179.1,194.9,181.8], [193.3,185.7,193.8,184.6], [192.4,187.9,191.1,190.8], [194.9,181.8,194.9,182], [189.9,193.7,191.1,190.8], [193.8,184.6,194,184.1], [194,184.1,194.9,182], [197.4,176,196.1,179.1], [189.9,193.7,188.6,196.6], [187.4,199.6,188.6,196.6], [196.1,179.1,196.1,179.1], [193.1,186.1,193.3,185.7], [198.9,172.7,197.4,176], [187.4,199.6,186.1,202.5], [171.1,237.6,186.1,202.5], [198.9,172.7,211.2,144], [191.6,186.8,192.2,185.9], [191.1,187.5,191.6,186.8], [198.6,176.6,198.6,176.6], [198.6,176.6,196.8,179.3], [191.1,187.5,189.2,190.2], [187.4,192.9,189.2,190.2], [187.4,192.9,185.5,195.6], [192.2,185.9,192.5,185.5], [200.6,173.8,221.2,144], [183.6,198.3,185.5,195.6], [196.8,179.3,195,181.8], [161,230.9,161,230.9], [183.6,198.3,161,230.9], [193,184.7,192.5,185.5], [194.9,182,195,181.8], [200.6,173.8,198.6,176.6], [193,184.7,193.4,184.1], [194.9,182,193.4,184.1], [196.1,179.1,193.6,181.6], [201.1,174.1,198.6,176.6], [198.6,176.6,196.1,179.1], [193.6,181.6,191.1,184.1], [151,224.2,181.1,194.1], [181.1,194.1,183.6,191.6], [201.1,174.1,231.2,144], [186.1,189.1,188.6,186.6], [183.6,191.6,186.1,189.1], [191.1,184.1,188.6,186.6], [176.1,159,165,152.4], [226.2,189.1,222,186.6], [200.6,173.8,198.9,172.7], [222,186.6,217.9,184.1], [217.9,184.1,213.7,181.6], [165,152.4,151,144], [230.4,191.6,226.2,189.1], [198.9,172.7,195.8,170.9], [191.1,168.1,184.6,164.2], [213.7,181.6,209.5,179.1], [201.1,174.1,200.6,173.8], [195.8,170.9,191.1,168.1], [230.4,191.6,284.7,224.2], [209.5,179.1,205.3,176.6], [184.6,164.2,176.1,159], [205.3,176.6,201.1,174.1], [185.8,170.5,178.8,167.2], [197.4,176,195,174.9], [218.5,186,214.5,184.1], [191.1,173,185.8,170.5], [195,174.9,191.1,173], [222.4,187.9,218.5,186], [230.4,191.6,222.4,187.9], [159.4,158,151,154], [214.5,184.1,210.5,182.2], [170.1,163.1,159.4,158], [230.4,191.6,278,214.2], [210.5,182.2,206.6,180.4], [198.6,176.6,197.4,176], [206.6,180.4,202.6,178.5], [178.8,167.2,170.1,163.1], [202.6,178.5,198.6,176.6], [181.1,174.1,174.2,171.8], [214.9,185.4,211.2,184.1], [174.2,171.8,166,169.1], [214.9,185.4,222.4,187.9], [186.7,176,181.1,174.1], [211.2,184.1,207.4,182.9], [226.2,189.1,271.3,204.2], [203.6,181.6,199.9,180.4], [191.1,177.4,186.7,176], [166,169.1,151,164.1], [199.9,180.4,196.8,179.3], [194.2,178.5,191.1,177.4], [196.8,179.3,196.1,179.1], [207.4,182.9,203.6,181.6], [226.2,189.1,222.4,187.9], [196.1,179.1,194.2,178.5], [200.7,182.9,204.3,183.5], [207.8,184.1,214.9,185.4], [207.8,184.1,204.3,183.5], [218.5,186,214.9,185.4], [222,186.6,218.5,186], [193.6,181.6,191.1,181.2], [183,179.7,177.5,178.8], [194.9,181.8,193.6,181.6], [187.5,180.5,183,179.7], [191.1,181.2,187.5,180.5], [200.7,182.9,197.2,182.2], [195,181.8,194.9,181.8], [171.2,177.6,151,174.1], [222,186.6,264.6,194.1], [197.2,182.2,195,181.8], [177.5,178.8,171.2,177.6], [207.8,184.1,211.2,184.1], [188.2,184.1,184.4,184.1], [193.4,184.1,193.1,184.1], [193.4,184.1,194,184.1], [193.1,184.1,191.1,184.1], [191.1,184.1,188.2,184.1], [217.9,184.1,258,184.1], [180,184.1,175.1,184.1], [194.5,184.1,194,184.1], [194.5,184.1,197.8,184.1], [201.1,184.1,207.8,184.1], [201.1,184.1,197.8,184.1], [184.4,184.1,180,184.1], [217.9,184.1,214.5,184.1], [175.1,184.1,151,184.1], [214.5,184.1,211.2,184.1], [194.9,185.4,201.1,184.1], [192.8,185.8,192.2,185.9], [181.9,188,177.9,188.8], [188.6,186.6,185.5,187.2], [194.9,185.4,193.3,185.7], [191.7,186,191.1,186.1], [213.7,181.6,251.3,174.1], [185.5,187.2,181.9,188], [204.3,183.5,207.4,182.9], [210.5,182.2,207.4,182.9], [177.9,188.8,151,194.1], [188.6,186.6,191.1,186.1], [191.7,186,192.2,185.9], [213.7,181.6,210.5,182.2], [192.8,185.8,193.3,185.7], [201.1,184.1,204.3,183.5], [186.1,189.1,183,190.4], [189,187.9,191.1,187], [179.7,191.9,151,204.2], [191.6,186.8,191.1,187], [206.6,180.4,203.6,181.6], [197.8,184.1,200.7,182.9], [203.6,181.6,200.7,182.9], [209.5,179.1,244.6,164.1], [209.5,179.1,206.6,180.4], [191.6,186.8,192.7,186.3], [189,187.9,188.8,187.9], [186.1,189.1,188.8,187.9], [194.9,185.4,197.8,184.1], [183,190.4,179.7,191.9], [193.1,186.1,194.9,185.4], [193.1,186.1,192.7,186.3], [151,214.2,180.8,193.6], [192.5,185.5,192.9,185.2], [205.3,176.6,202.6,178.5], [183.6,191.6,186.3,189.8], [188.8,188,186.3,189.8], [191.1,186.4,191.7,186], [188.8,188,189,187.9], [191.1,186.4,189,187.9], [193.8,184.6,194.5,184.1], [183.6,191.6,180.8,193.6], [202.6,178.5,199.9,180.4], [205.3,176.6,237.9,154], [194.5,184.1,197.2,182.2], [193.8,184.6,192.9,185.2], [199.9,180.4,197.2,182.2], [192.5,185.5,191.7,186], [231.2,277.7,211.2,267.3], [201.1,262.1,191.1,256.9], [161,241.3,151,236.1], [151,236.1,141,230.9], [171.1,246.5,161,241.3], [191.1,256.9,181.1,251.7], [171.1,246.5,181.1,251.7], [211.2,267.3,201.1,262.1], [141,241.3,130.9,237.6], [130.9,237.6,130.9,237.6], [151,245,141,241.3], [171.1,252.4,181.1,256.2], [221.2,271,221.2,271], [191.1,259.9,181.1,256.2], [211.2,267.3,221.2,271], [191.1,259.9,211.2,267.3], [151,245,161,248.7], [171.1,252.4,161,248.7], [151,251,161,253.2], [191.1,259.9,201.1,262.1], [171.1,255.4,161,253.2], [120.9,244.3,120.9,244.3], [211.2,264.3,211.2,264.3], [130.9,246.5,120.9,244.3], [171.1,255.4,191.1,259.9], [130.9,246.5,141,248.7], [151,251,141,248.7], [211.2,264.3,201.1,262.1], [130.9,252.4,120.9,251.7], [151,253.9,141,253.2], [171.1,255.4,181.1,256.2], [151,253.9,171.1,255.4], [110.9,251,110.9,251], [130.9,252.4,141,253.2], [181.1,256.2,191.1,256.9], [191.1,256.9,201.1,257.6], [110.9,251,120.9,251.7], [201.1,257.6,201.1,257.6], [130.9,255.4,151,253.9], [181.1,251.7,191.1,251], [110.9,256.9,120.9,256.2], [161,253.2,171.1,252.4], [100.9,257.6,100.9,257.6], [130.9,255.4,120.9,256.2], [191.1,251,191.1,251], [110.9,256.9,100.9,257.6], [171.1,252.4,181.1,251.7], [151,253.9,161,253.2], [151,251,161,248.7], [110.9,259.9,130.9,255.4], [90.8,264.3,100.9,262.1], [110.9,259.9,100.9,262.1], [161,248.7,171.1,246.5], [90.8,264.3,90.8,264.3], [181.1,244.3,181.1,244.3], [130.9,255.4,141,253.2], [141,253.2,151,251], [171.1,246.5,181.1,244.3], [171.1,237.6,171.1,237.6], [161,241.3,171.1,237.6], [110.9,259.9,120.9,256.2], [141,248.7,151,245], [130.9,252.4,141,248.7], [120.9,256.2,130.9,252.4], [90.8,267.3,110.9,259.9], [151,245,161,241.3], [80.8,271,80.8,271], [90.8,267.3,80.8,271], [120.9,251.7,130.9,246.5], [110.9,256.9,120.9,251.7], [151,236.1,161,230.9], [70.8,277.7,90.8,267.3], [90.8,267.3,100.9,262.1], [151,236.1,141,241.3], [130.9,246.5,141,241.3], [100.9,262.1,110.9,256.9] ];
//var mesh = [[400.01, 98.09, 400.0, 98.09], [388.1, 81.71, 400.0, 98.08], [400.0, 98.09, 400.0, 98.08], [411.99, 81.74, 431.15, 87.96], [431.16, 87.97, 431.16, 87.96], [411.91, 81.71, 400.01, 98.09], [419.25, 104.34, 400.0, 98.09], [431.15, 87.96, 431.16, 87.96], [431.16, 87.97, 431.16, 87.98], [400.0, 98.09, 400.0, 98.3], [419.25, 104.34, 400.01, 98.09], [419.25, 104.34, 419.26, 124.59], [400.01, 98.09, 400.01, 98.08], [400.01, 98.08, 400.0, 98.08], [400.0, 118.33, 400.0, 98.3], [380.75, 104.34, 400.0, 98.08], [400.0, 98.09, 400.01, 98.08], [400.0, 118.33, 419.26, 124.59], [400.0, 130.85, 399.99, 130.85], [399.75, 130.77, 399.99, 130.85], [368.83, 105.37, 368.83, 108.19], [368.83, 108.21, 368.83, 108.19], [380.74, 124.59, 368.83, 108.21], [368.83, 87.96, 368.83, 105.37], [386.88, 69.57, 399.99, 65.32], [368.83, 87.96, 380.73, 71.57], [386.88, 69.57, 380.73, 71.57], [419.24, 71.57, 419.27, 71.58], [419.27, 71.58, 431.17, 87.96], [419.24, 71.57, 403.35, 66.41], [411.91, 81.71, 411.99, 81.74], [431.14, 87.96, 411.99, 81.74], [431.14, 87.96, 431.15, 87.96], [431.17, 87.96, 431.16, 87.96], [419.26, 124.59, 431.16, 108.21], [431.16, 108.2, 431.16, 108.21], [431.16, 87.98, 431.16, 108.2], [431.15, 87.97, 431.15, 87.96], [419.27, 71.58, 438.53, 65.32], [438.53, 65.32, 438.53, 45.08], [380.73, 51.32, 380.73, 71.56], [380.73, 71.56, 380.73, 71.57], [462.32, 118.32, 462.31, 118.31], [431.16, 108.2, 431.17, 108.22], [443.07, 124.58, 462.32, 118.33], [450.41, 101.96, 431.16, 108.2], [356.93, 124.59, 368.83, 108.21], [356.93, 124.59, 368.82, 140.97], [431.2, 140.93, 431.2, 140.94], [431.18, 140.96, 431.19, 140.95], [431.16, 140.99, 431.18, 140.96], [431.19, 140.95, 431.2, 140.94], [431.2, 140.93, 431.23, 140.9], [431.16, 140.99, 431.16, 140.98], [419.33, 124.7, 431.15, 140.97], [431.15, 140.97, 431.16, 140.98], [411.96, 147.22, 431.16, 140.98], [400.11, 131.0, 400.0, 130.85], [431.16, 140.97, 419.33, 124.7], [450.29, 81.76, 450.41, 81.72], [450.41, 101.96, 450.41, 81.72], [431.16, 87.97, 450.29, 81.76], [431.16, 87.98, 431.16, 108.21], [450.41, 81.72, 450.41, 81.71], [450.41, 81.7, 450.41, 81.71], [431.17, 87.96, 431.16, 87.97], [450.29, 81.76, 431.17, 87.96], [386.88, 69.57, 399.98, 65.31], [380.73, 51.32, 399.99, 45.06], [399.98, 65.31, 399.99, 45.07], [399.99, 45.06, 399.99, 45.07], [399.99, 65.32, 399.98, 65.31], [399.99, 65.32, 403.35, 66.41], [349.58, 81.68, 349.57, 81.68], [349.58, 81.68, 368.65, 87.89], [349.57, 81.69, 349.57, 81.68], [349.58, 81.68, 349.57, 81.69], [368.65, 87.89, 349.57, 81.69], [361.48, 65.31, 349.58, 81.68], [399.98, 12.3, 399.98, 12.31], [399.99, 12.3, 411.87, 28.66], [399.96, 45.02, 399.97, 45.03], [388.09, 28.68, 399.96, 45.02], [400.02, 45.01, 400.02, 45.02], [399.98, 12.31, 388.09, 28.68], [400.02, 45.01, 400.06, 44.97], [399.99, 45.06, 399.97, 45.03], [399.99, 45.06, 400.02, 45.02], [431.1, 22.36, 431.11, 22.37], [431.11, 22.37, 431.13, 22.39], [399.99, 12.3, 411.88, 28.65], [431.05, 22.46, 431.11, 22.44], [419.24, 6.05, 419.24, 6.04], [431.13, 22.39, 431.13, 22.4], [399.99, 12.3, 399.99, 12.31], [419.2, -14.18, 419.24, -14.2], [419.24, -14.2, 419.24, 6.04], [380.73, 6.05, 399.98, 12.31], [399.98, 12.3, 399.99, 12.31], [380.73, 6.05, 368.83, 22.43], [368.83, 22.43, 388.09, 28.68], [330.22, 87.81, 318.42, 71.58], [318.42, 71.58, 318.42, 71.57], [349.54, 81.64, 349.53, 81.63], [349.53, 81.63, 349.5, 81.59], [349.56, 81.69, 349.57, 81.69], [337.64, 65.32, 318.42, 71.56], [349.53, 81.7, 349.56, 81.69], [349.51, 81.71, 349.53, 81.7], [349.54, 81.64, 349.57, 81.68], [330.22, 87.81, 330.31, 87.94], [337.63, 45.07, 337.61, 45.08], [337.67, 45.1, 337.67, 45.16], [337.63, 45.07, 337.64, 45.06], [337.64, 65.31, 318.42, 71.56], [318.42, 71.56, 318.42, 71.57], [299.16, 45.1, 299.16, 45.08], [299.18, 45.07, 299.17, 45.07], [318.42, 71.57, 299.18, 65.32], [299.18, 45.07, 299.2, 45.08], [299.2, 45.08, 318.42, 51.32], [306.52, 87.95, 318.42, 71.58], [299.18, 65.33, 318.42, 71.57], [287.3, 81.65, 287.29, 81.66], [287.27, 81.68, 287.29, 81.66], [287.26, 81.69, 287.27, 81.68], [318.41, 104.31, 306.52, 87.95], [318.41, 104.31, 318.41, 104.32], [306.52, 87.95, 318.42, 71.57], [318.43, 104.31, 318.44, 104.3], [349.57, 167.47, 349.57, 167.48], [349.57, 167.48, 349.56, 167.48], [349.57, 167.47, 349.58, 167.48], [337.67, 183.86, 349.56, 167.48], [380.72, 177.6, 380.73, 177.6], [349.57, 167.47, 368.82, 161.22], [380.72, 177.57, 380.73, 177.59], [368.82, 161.22, 368.82, 141.03], [349.56, 167.48, 349.57, 147.27], [349.58, 167.48, 368.82, 161.22], [349.58, 167.48, 349.57, 167.48], [368.82, 141.01, 368.82, 140.97], [368.72, 141.01, 368.77, 140.99], [368.77, 140.99, 368.78, 140.99], [368.82, 141.01, 368.82, 141.03], [368.82, 140.97, 368.78, 140.99], [349.56, 147.27, 349.56, 167.48], [330.32, 161.23, 349.56, 167.48], [330.31, 141.01, 330.31, 141.0], [337.67, 183.86, 318.41, 177.6], [330.32, 161.23, 318.41, 177.6], [450.39, 200.19, 450.4, 200.2], [450.4, 200.21, 450.4, 200.2], [438.6, 183.78, 450.42, 167.5], [462.29, 183.82, 450.44, 167.49], [450.47, 200.19, 450.48, 200.18], [450.42, 167.5, 450.42, 167.49], [450.43, 167.48, 450.42, 167.49], [450.43, 167.48, 450.44, 167.49], [481.57, 177.58, 481.58, 177.59], [481.48, 177.65, 481.49, 177.64], [481.57, 177.57, 481.57, 177.58], [481.59, 177.6, 481.58, 177.59], [462.3, 183.82, 450.44, 167.49], [469.68, 161.23, 469.67, 161.24], [469.67, 161.24, 450.43, 167.48], [469.68, 161.23, 469.68, 141.0], [450.44, 167.49, 469.67, 161.24], [469.66, 140.99, 469.68, 140.99], [450.42, 167.5, 450.43, 167.49], [450.42, 167.28, 450.42, 167.49], [450.43, 167.49, 450.44, 167.49], [431.16, 141.04, 431.16, 140.99], [431.17, 161.24, 431.16, 141.04], [431.19, 141.0, 431.16, 140.99], [431.17, 161.24, 450.42, 167.5], [450.43, 167.49, 450.42, 167.49], [481.57, 104.35, 481.56, 104.33], [481.59, 104.33, 481.58, 104.34], [481.57, 104.35, 481.58, 104.34], [469.68, 87.97, 481.56, 104.33], [469.69, 87.95, 469.68, 87.97], [481.58, 71.59, 481.58, 71.58], [469.69, 87.95, 481.57, 71.59], [481.58, 71.58, 481.57, 71.59], [481.58, 71.58, 500.83, 65.33], [512.73, 81.71, 512.72, 81.71], [512.74, 81.71, 512.73, 81.71], [500.83, 45.09, 500.83, 65.33], [481.58, 71.59, 500.83, 65.33], [481.58, 71.59, 481.57, 71.59], [462.32, 65.34, 481.57, 71.59], [469.68, 87.97, 450.51, 81.75], [450.46, 81.73, 450.51, 81.75], [450.41, 81.72, 450.43, 81.69], [450.41, 81.72, 450.45, 81.73], [450.43, 81.69, 450.44, 81.68], [462.32, 65.34, 450.44, 81.68], [450.45, 81.73, 450.46, 81.73], [450.41, 81.71, 450.43, 81.69], [450.41, 81.72, 450.41, 81.7], [450.41, 81.66, 450.41, 81.7], [450.43, 61.43, 462.31, 45.08], [450.41, 81.66, 438.53, 65.32], [450.43, 81.69, 450.44, 81.7], [450.41, 81.66, 450.43, 81.69], [450.44, 81.7, 450.44, 81.68], [450.38, 61.37, 450.43, 61.43], [450.45, 81.72, 450.45, 81.71], [450.45, 81.72, 450.45, 81.73], [450.49, 81.72, 450.51, 81.75], [462.36, 98.1, 462.36, 98.09], [450.45, 81.72, 450.46, 81.73], [481.56, 104.33, 481.58, 104.34], [469.69, 87.95, 450.49, 81.72], [450.44, 81.7, 450.45, 81.71], [450.44, 81.7, 450.45, 81.72], [450.49, 81.72, 450.45, 81.71], [462.36, 98.09, 481.56, 104.33], [450.45, 134.66, 450.47, 134.67], [431.23, 140.9, 431.22, 140.9], [431.22, 140.93, 431.2, 140.93], [462.32, 118.31, 462.31, 118.31], [462.33, 118.34, 450.47, 134.67], [443.06, 124.6, 431.22, 140.9], [431.2, 140.94, 431.22, 140.93], [450.43, 134.69, 431.22, 140.93], [443.07, 124.58, 443.06, 124.6], [431.22, 140.9, 431.2, 140.93], [431.16, 140.97, 431.18, 140.96], [431.16, 141.04, 431.19, 141.0], [431.16, 140.97, 431.15, 140.97], [431.18, 140.96, 431.19, 140.96], [431.19, 140.99, 431.19, 141.0], [431.19, 140.96, 431.19, 140.95], [431.19, 140.99, 431.19, 140.96], [368.82, 140.97, 368.86, 141.02], [380.73, 157.4, 380.73, 177.59], [380.72, 177.59, 380.72, 177.6], [380.73, 177.59, 380.73, 177.6], [368.81, 141.01, 368.82, 141.01], [368.86, 141.02, 368.82, 141.01], [368.81, 141.01, 368.82, 141.03], [368.79, 141.0, 368.78, 140.99], [349.53, 134.75, 349.49, 134.7], [368.76, 141.02, 368.72, 141.01], [368.8, 141.01, 368.79, 141.0], [368.79, 141.0, 368.81, 141.01], [368.77, 140.99, 368.79, 141.0], [368.8, 141.01, 368.81, 141.01], [330.35, 140.99, 349.53, 134.75], [349.57, 147.27, 349.56, 147.27], [368.76, 141.02, 349.57, 147.27], [368.76, 141.02, 368.8, 141.01], [330.35, 140.99, 330.31, 141.0], [318.42, 104.31, 318.41, 104.31], [318.43, 104.31, 318.41, 104.32], [349.53, 81.73, 349.56, 81.69], [349.57, 81.68, 349.53, 81.69], [349.57, 81.68, 349.56, 81.69], [337.63, 98.08, 318.43, 104.31], [349.52, 81.7, 349.53, 81.69], [349.52, 81.7, 330.31, 87.94], [337.63, 98.06, 337.63, 98.08], [337.63, 98.06, 349.51, 81.71], [349.53, 81.7, 349.53, 81.73], [349.52, 81.7, 349.51, 81.71], [349.53, 81.69, 349.53, 81.7], [349.5, 61.44, 349.5, 81.59], [349.5, 81.63, 349.5, 81.59], [349.53, 81.65, 349.52, 81.67], [349.52, 61.41, 349.5, 61.44], [349.54, 81.64, 349.53, 81.65], [337.64, 65.32, 337.64, 65.31], [337.63, 45.07, 337.63, 45.11], [337.64, 45.06, 337.67, 45.1], [349.52, 81.67, 349.5, 81.63], [349.52, 61.41, 337.67, 45.1], [349.53, 81.65, 349.53, 81.63], [337.64, 65.32, 349.5, 81.63], [380.7, 38.77, 368.83, 22.43], [399.93, 45.04, 399.99, 45.06], [399.93, 45.04, 399.97, 45.03], [380.7, 38.77, 380.64, 38.79], [399.98, 45.03, 399.97, 45.03], [399.98, 45.03, 399.96, 45.02], [400.01, 45.02, 399.99, 45.02], [419.21, 38.74, 419.26, 38.75], [400.06, 44.97, 400.01, 44.98], [400.01, 45.02, 400.02, 45.02], [419.21, 38.74, 400.06, 44.97], [431.08, 22.41, 431.13, 22.39], [411.88, 28.65, 411.87, 28.66], [399.98, 45.03, 400.01, 45.02], [431.11, 22.44, 431.13, 22.4], [411.87, 28.66, 400.01, 44.98], [400.02, 45.01, 400.01, 45.02], [400.01, 44.98, 399.99, 45.02], [399.98, 45.03, 399.99, 45.02], [419.26, 38.75, 431.11, 22.44], [337.67, 44.97, 337.66, 44.97], [361.33, 44.97, 349.54, 28.73], [337.66, 44.97, 337.62, 45.03], [349.5, 61.44, 337.67, 45.16], [349.5, 28.68, 349.54, 28.73], [337.61, 45.08, 337.63, 45.11], [337.63, 45.11, 337.67, 45.16], [349.59, 28.65, 349.5, 28.68], [349.53, 28.74, 361.33, 44.97], [450.37, 28.62, 438.56, 44.86], [431.11, 22.37, 431.08, 22.41], [431.08, 22.41, 431.05, 22.46], [431.05, 22.46, 419.21, 38.74], [434.76, 23.54, 450.37, 28.61], [438.52, 45.07, 438.53, 45.08], [462.32, 118.33, 462.32, 118.32], [462.44, 118.37, 481.56, 124.59], [462.33, 118.34, 462.44, 118.37], [481.58, 124.6, 481.57, 104.35], [481.57, 124.59, 481.56, 124.59], [462.32, 118.31, 462.32, 118.32], [462.32, 118.31, 462.32, 118.25], [462.36, 98.1, 481.57, 104.35], [450.45, 134.66, 450.43, 134.69], [469.6, 140.94, 469.67, 140.97], [481.57, 124.59, 462.44, 118.37], [419.2, 177.65, 419.19, 177.66], [399.98, 183.9, 419.19, 177.66], [399.97, 163.86, 399.97, 183.85], [399.97, 183.85, 399.97, 183.9], [380.72, 177.6, 380.72, 177.64], [399.88, 183.87, 399.89, 183.88], [399.92, 183.88, 399.97, 183.9], [399.88, 183.87, 380.72, 177.64], [399.92, 183.88, 399.91, 183.88], [399.9, 183.88, 399.89, 183.88], [380.72, 177.57, 380.72, 177.59], [399.9, 183.88, 399.91, 183.88], [337.38, 118.39, 318.41, 124.55], [318.36, 124.57, 318.37, 124.56], [318.41, 124.55, 318.38, 124.56], [318.38, 124.56, 318.37, 124.56], [330.27, 140.95, 349.49, 134.7], [330.27, 140.95, 319.27, 125.82], [318.42, 104.31, 318.44, 104.3], [318.41, 124.56, 318.39, 124.56], [318.4, 104.31, 318.41, 104.31], [337.38, 118.39, 318.41, 124.56], [337.63, 98.06, 318.44, 104.3], [318.4, 104.31, 318.39, 104.32], [318.36, 157.33, 330.27, 140.95], [306.53, 141.04, 318.35, 157.32], [318.36, 157.33, 318.35, 157.32], [319.27, 125.82, 318.36, 124.57], [318.36, 124.56, 318.36, 124.57], [299.1, 183.74, 299.1, 183.8], [299.12, 183.83, 299.16, 183.82], [318.36, 157.33, 299.16, 163.57], [299.17, 183.81, 299.16, 183.82], [299.15, 163.56, 318.35, 157.32], [330.31, 193.99, 318.41, 177.6], [299.15, 183.87, 299.2, 183.93], [299.2, 183.93, 299.22, 183.96], [330.31, 193.99, 330.3, 193.99], [311.05, 200.24, 311.29, 200.17], [311.29, 200.17, 330.3, 193.99], [349.57, 220.5, 349.57, 200.29], [349.57, 200.27, 349.57, 200.28], [349.56, 220.49, 349.57, 220.5], [349.57, 200.29, 349.57, 200.28], [368.82, 194.03, 380.72, 177.64], [368.82, 194.03, 349.57, 200.28], [368.82, 194.03, 368.82, 194.04], [349.56, 220.49, 349.56, 220.5], [368.81, 214.28, 368.82, 194.04], [349.57, 200.29, 368.82, 194.03], [399.88, 184.05, 399.91, 184.0], [399.96, 183.94, 399.95, 183.95], [399.98, 183.9, 399.97, 183.9], [399.95, 183.95, 399.91, 184.0], [368.82, 194.03, 388.0, 200.26], [368.81, 214.28, 387.93, 220.5], [388.07, 220.35, 388.07, 220.42], [368.82, 194.04, 388.0, 200.27], [387.93, 220.5, 388.0, 220.52], [431.07, 194.0, 419.2, 177.65], [412.05, 200.17, 431.06, 194.0], [419.19, 177.66, 431.07, 194.0], [399.96, 183.94, 399.92, 183.88], [431.06, 194.0, 431.07, 194.0], [431.06, 214.24, 431.06, 194.0], [411.81, 220.5, 431.06, 214.24], [450.48, 200.18, 450.4, 200.2], [462.29, 183.82, 462.3, 183.82], [469.63, 193.97, 469.63, 193.96], [450.4, 200.21, 450.47, 200.19], [469.63, 214.21, 469.63, 193.97], [450.47, 200.19, 469.63, 193.96], [481.55, 177.58, 481.57, 177.59], [481.57, 177.59, 481.58, 177.59], [469.63, 193.96, 481.49, 177.64], [469.63, 214.21, 488.83, 220.46], [469.68, 141.0, 481.57, 157.35], [481.57, 177.57, 481.57, 157.35], [469.68, 141.0, 469.68, 140.99], [481.55, 177.58, 469.67, 161.24], [481.57, 177.57, 481.57, 177.59], [481.57, 177.59, 481.57, 177.58], [500.71, 163.57, 481.58, 157.35], [481.57, 157.35, 481.58, 157.35], [481.59, 177.6, 500.79, 183.84], [481.57, 157.35, 481.57, 177.58], [481.57, 124.59, 481.58, 124.6], [481.62, 124.66, 481.63, 124.67], [481.62, 124.66, 481.6, 124.62], [469.67, 140.97, 481.56, 124.59], [481.58, 124.6, 481.6, 124.62], [481.64, 124.68, 481.63, 124.67], [481.57, 157.35, 493.45, 140.99], [481.64, 124.68, 481.67, 124.72], [512.7, 147.29, 512.72, 147.25], [493.46, 141.0, 481.58, 157.35], [500.73, 98.2, 500.86, 98.15], [481.62, 124.66, 481.6, 124.66], [500.86, 98.16, 500.86, 98.15], [481.6, 124.62, 481.6, 124.66], [500.85, 118.41, 500.86, 98.16], [500.85, 118.41, 481.62, 124.66], [520.1, 104.42, 500.86, 98.16], [500.85, 118.41, 520.09, 124.66], [520.1, 124.67, 520.09, 124.66], [512.73, 81.71, 512.73, 81.72], [512.73, 81.71, 512.73, 81.7], [512.73, 81.7, 512.74, 61.61], [512.71, 61.44, 512.74, 61.47], [512.72, 81.71, 512.73, 81.72], [531.99, 87.97, 532.0, 87.97], [512.74, 61.61, 512.74, 61.47], [531.99, 67.73, 532.0, 87.96], [512.74, 81.71, 512.74, 61.61], [532.0, 87.97, 532.0, 87.96], [531.99, 67.73, 512.74, 61.47], [500.86, 45.05, 500.85, 45.06], [500.85, 45.07, 500.85, 45.06], [524.62, 45.1, 512.74, 61.47], [512.79, 28.78, 512.74, 28.71], [543.84, 51.33, 543.88, 51.34], [524.63, 45.11, 512.74, 61.47], [543.84, 51.43, 531.99, 67.73], [543.89, 51.36, 543.87, 51.39], [543.84, 51.43, 543.87, 51.39], [481.65, 38.82, 481.61, 38.8], [500.85, 45.06, 481.65, 38.82], [493.51, 22.42, 493.35, 22.65], [512.7, 28.65, 512.73, 28.66], [512.7, 28.65, 493.51, 22.42], [481.61, 38.8, 481.61, 38.79], [500.86, 45.05, 481.65, 38.82], [493.35, 22.65, 481.61, 38.79], [431.11, 2.25, 431.11, 2.14], [431.11, 2.14, 431.11, 2.11], [431.1, 22.36, 431.11, 2.25], [450.37, 28.58, 450.37, 28.57], [431.18, 2.13, 450.37, 8.37], [450.37, 8.37, 450.37, 28.57], [431.18, 2.13, 431.12, 2.11], [450.37, 28.61, 450.37, 28.58], [431.12, 2.11, 431.11, 2.11], [443.0, -14.25, 431.12, 2.11], [431.17, 2.14, 450.37, 8.37], [462.27, -8.0, 455.7, 1.04], [450.37, 8.37, 455.7, 1.04], [411.7, -36.78, 399.89, -20.53], [380.62, -14.29, 380.61, -14.3], [368.94, -30.72, 368.78, -30.67], [368.78, -30.67, 368.74, -30.66], [380.61, -14.3, 368.75, -30.62], [399.97, -53.19, 399.9, -53.29], [399.89, -53.29, 399.9, -53.29], [399.89, -20.53, 388.0, -36.9], [368.71, 2.07, 380.61, -14.3], [368.73, -30.66, 368.74, -30.66], [368.68, -30.65, 356.82, -14.33], [368.75, -30.63, 368.74, -30.66], [356.88, -14.22, 368.71, 2.07], [349.45, 28.58, 349.45, 28.55], [349.45, 28.58, 349.5, 28.57], [431.17, 2.14, 431.18, 2.13], [419.25, -14.21, 419.24, -14.2], [431.11, 2.14, 419.24, -14.2], [512.73, 81.72, 512.74, 81.71], [512.74, 81.71, 532.0, 87.96], [531.99, 87.97, 532.0, 87.96], [512.67, 81.79, 512.73, 81.72], [431.16, 214.27, 431.06, 214.24], [431.16, 214.27, 450.28, 220.49], [318.47, 38.73, 299.28, 44.97], [318.49, 38.74, 318.47, 38.73], [337.66, 44.97, 318.49, 38.74], [349.59, 28.65, 349.54, 28.73], [330.37, 22.35, 330.35, 22.38], [318.47, 38.72, 318.47, 38.73], [318.47, 38.72, 318.51, 38.67], [330.35, 22.38, 318.51, 38.67], [349.54, 28.73, 349.53, 28.74], [330.37, 22.35, 349.37, 28.52], [349.37, 28.52, 349.42, 28.54], [349.5, 28.57, 349.45, 28.55], [349.45, 28.55, 349.42, 28.54], [337.67, 44.97, 318.49, 38.74], [318.45, 5.99, 318.46, 5.98], [318.51, 6.01, 318.5, 6.0], [330.37, 22.35, 318.53, 6.04], [330.35, 22.38, 318.51, 38.68], [318.53, 6.04, 318.51, 6.01], [318.47, 38.72, 306.6, 22.38], [318.43, 6.02, 318.39, 6.08], [306.59, 22.37, 306.6, 22.38], [318.45, 5.99, 318.43, 6.02], [318.5, 6.0, 318.49, 5.99], [299.16, 45.1, 287.29, 61.43], [287.3, 81.65, 287.29, 61.43], [299.16, 45.1, 299.18, 45.07], [299.18, 65.33, 299.18, 65.32], [275.42, 45.01, 287.26, 28.71], [299.16, 45.08, 287.29, 61.43], [287.31, 28.7, 287.31, 28.69], [287.29, 61.43, 287.29, 61.42], [275.46, 45.14, 287.29, 61.42], [299.17, 45.07, 299.16, 45.08], [287.25, 81.69, 268.03, 87.94], [268.03, 87.93, 268.03, 87.74], [268.03, 87.93, 268.03, 87.94], [287.25, 81.69, 287.26, 81.69], [268.13, 67.66, 287.29, 61.43], [287.29, 61.43, 287.29, 81.66], [268.13, 67.64, 287.29, 61.42], [256.22, 51.27, 256.24, 51.26], [299.15, 98.06, 318.4, 104.31], [299.15, 98.06, 287.27, 81.7], [287.27, 81.7, 287.26, 81.69], [299.15, 98.06, 299.14, 98.07], [268.01, 87.97, 268.05, 88.03], [268.03, 87.93, 268.01, 87.93], [268.06, 88.03, 268.11, 88.1], [280.13, 104.24, 299.14, 98.07], [279.95, 104.3, 280.13, 104.24], [268.06, 88.03, 268.05, 88.03], [299.15, 98.06, 287.25, 81.69], [318.39, 104.32, 318.41, 104.32], [299.15, 98.06, 318.39, 104.32], [318.39, 124.56, 318.38, 124.56], [318.32, 124.54, 318.35, 124.55], [318.37, 124.56, 318.35, 124.55], [318.41, 124.56, 318.41, 124.55], [279.96, 124.54, 279.94, 124.55], [299.13, 118.31, 279.96, 124.54], [279.88, 124.47, 279.88, 124.55], [287.38, 28.6, 287.44, 28.58], [287.38, 28.6, 299.28, 44.97], [318.51, 38.67, 306.66, 22.36], [306.59, 22.37, 287.44, 28.58], [318.51, 38.68, 318.51, 38.67], [399.95, 183.95, 399.91, 183.9], [399.89, 183.88, 399.9, 183.89], [399.88, 183.87, 399.88, 183.92], [399.88, 183.92, 399.88, 184.05], [399.95, 204.22, 399.9, 204.14], [399.87, 204.11, 399.9, 204.14], [399.91, 183.9, 399.9, 183.89], [399.9, 204.14, 388.07, 220.42], [399.91, 183.9, 399.91, 183.88], [388.0, 220.44, 388.0, 200.27], [388.0, 200.26, 388.0, 200.27], [399.91, 183.9, 399.91, 184.0], [399.9, 183.89, 399.88, 183.92], [399.9, 183.89, 399.9, 183.88], [318.34, 124.56, 318.35, 124.55], [299.08, 130.81, 299.08, 130.82], [318.33, 124.57, 318.34, 124.56], [318.31, 124.55, 318.32, 124.54], [318.36, 124.56, 318.33, 124.57], [299.08, 130.82, 279.84, 124.56], [299.13, 118.31, 318.31, 124.55], [279.84, 124.56, 279.88, 124.55], [299.09, 130.82, 299.08, 130.82], [279.96, 124.52, 279.93, 124.53], [279.93, 124.53, 279.88, 124.55], [318.31, 124.55, 318.34, 124.56], [318.36, 124.56, 318.34, 124.56], [349.45, 28.58, 349.42, 28.54], [349.4, 28.57, 349.42, 28.57], [349.4, 28.57, 330.35, 22.38], [318.54, 6.02, 337.51, 12.18], [318.51, 6.01, 318.48, 6.0], [318.45, 6.16, 318.39, 6.08], [349.42, 28.54, 349.42, 28.53], [349.45, 28.58, 349.42, 28.57], [318.48, 6.0, 318.45, 5.99], [318.54, 6.02, 318.51, 6.01], [318.36, 6.04, 318.39, 6.08], [337.51, 12.17, 337.51, 12.18], [349.4, 28.57, 349.37, 28.52], [349.42, 28.54, 349.42, 28.57], [450.38, 28.58, 450.38, 28.56], [462.27, -8.01, 455.7, 1.04], [462.32, 12.18, 462.29, 12.19], [450.41, 28.57, 450.38, 28.58], [462.29, 12.19, 462.27, 12.2], [450.38, 28.56, 450.37, 28.57], [450.37, 28.58, 450.38, 28.58], [481.61, 124.68, 481.62, 124.67], [481.63, 124.67, 481.62, 124.67], [481.67, 124.72, 481.63, 124.71], [500.87, 130.94, 520.09, 124.69], [520.08, 124.69, 520.09, 124.69], [506.21, 138.28, 500.87, 130.94], [512.7, 147.22, 506.21, 138.28], [493.46, 141.0, 493.45, 140.99], [512.7, 147.22, 512.72, 147.25], [481.63, 124.71, 481.61, 124.68], [481.6, 124.66, 481.61, 124.68], [481.62, 124.67, 481.6, 124.66], [481.63, 124.71, 493.45, 140.99], [512.72, 147.25, 512.76, 147.3], [500.86, 130.92, 500.87, 130.94], [481.64, 124.68, 481.62, 124.67], [512.7, 147.29, 512.76, 147.3], [318.29, -14.32, 318.28, -14.32], [318.28, -14.33, 318.28, -14.32], [318.29, -14.31, 318.29, -14.32], [318.29, -14.31, 318.3, -14.32], [330.19, -30.7, 318.3, -14.32], [306.46, -30.61, 318.28, -14.33], [318.29, -14.31, 337.54, -8.06], [337.54, -8.06, 337.55, -8.06], [318.29, -14.32, 318.3, -14.32], [318.29, -14.32, 318.28, -14.33], [318.55, 6.01, 337.51, 12.17], [318.55, 6.01, 318.51, 5.99], [318.28, -14.32, 318.28, -14.11], [337.54, -8.06, 337.54, -8.01], [318.46, 5.98, 318.49, 5.99], [318.51, 5.99, 318.49, 5.99], [299.03, -8.07, 299.03, -7.68], [318.28, -14.33, 299.03, -8.07], [306.33, -30.68, 306.26, -30.66], [299.03, -8.07, 287.13, -24.45], [290.27, -25.47, 306.26, -30.66], [256.1, 124.65, 256.08, 124.62], [256.05, 124.53, 256.05, 124.54], [256.1, 124.65, 267.92, 140.93], [256.21, 124.31, 256.12, 124.43], [267.94, 140.93, 267.98, 140.88], [267.93, 140.93, 267.92, 140.93], [256.05, 124.53, 256.12, 124.43], [267.93, 140.94, 267.94, 140.93], [299.08, 130.81, 279.84, 124.56], [267.93, 140.94, 287.18, 147.19], [267.98, 140.88, 279.84, 124.56], [287.21, 147.16, 299.09, 130.82], [267.92, 140.94, 267.92, 140.93], [267.94, 140.93, 267.93, 140.93], [267.92, 161.18, 267.92, 140.94], [267.92, 140.93, 248.79, 147.15], [248.85, 167.38, 267.92, 161.18], [248.68, 147.18, 248.67, 147.19], [248.79, 147.15, 248.68, 147.18], [248.67, 147.6, 248.67, 147.69], [248.67, 147.22, 248.67, 147.6], [236.8, 130.8, 236.81, 130.8], [267.92, 140.94, 248.79, 147.15], [248.69, 147.18, 248.79, 147.15], [248.67, 147.18, 248.67, 147.19], [267.93, 140.93, 267.92, 140.94], [399.87, 236.87, 399.88, 236.87], [399.86, 236.86, 388.06, 220.61], [388.0, 220.52, 388.01, 220.54], [388.06, 220.61, 388.01, 220.54], [388.0, 220.44, 387.97, 220.49], [399.87, 204.11, 388.07, 220.35], [399.87, 236.87, 399.86, 236.86], [388.07, 220.35, 388.0, 220.44], [388.0, 220.52, 387.97, 220.49], [431.03, 226.75, 419.14, 243.12], [419.12, 243.12, 399.87, 236.87], [411.9, 220.53, 411.81, 220.5], [411.8, 220.5, 411.81, 220.5], [399.88, 236.87, 399.87, 236.86], [399.86, 236.86, 399.87, 236.86], [399.86, 236.87, 399.86, 236.86], [399.87, 257.11, 399.86, 236.87], [380.6, 263.36, 380.61, 243.33], [380.61, 243.14, 380.61, 243.33], [380.61, 243.12, 380.73, 243.08], [399.86, 236.86, 380.73, 243.08], [368.73, 226.73, 387.9, 220.51], [380.73, 243.08, 380.62, 243.12], [387.93, 220.5, 387.9, 220.51], [387.93, 220.5, 387.97, 220.49], [368.76, 226.81, 380.61, 243.12], [399.86, 236.87, 399.87, 236.87], [399.87, 236.87, 399.87, 236.86], [380.73, 243.08, 399.86, 236.87], [520.19, 124.77, 532.01, 141.05], [532.02, 141.05, 532.01, 141.05], [532.02, 141.06, 532.02, 141.05], [532.02, 141.06, 532.03, 141.05], [543.93, 124.68, 532.03, 141.05], [551.27, 147.31, 532.02, 141.06], [532.02, 161.3, 532.03, 161.3], [551.15, 167.52, 532.03, 161.3], [532.03, 141.05, 532.02, 141.05], [532.02, 161.25, 532.01, 141.05], [551.27, 147.59, 551.27, 147.4], [551.27, 147.59, 551.27, 147.66], [551.27, 147.31, 551.27, 147.4], [512.76, 147.3, 532.01, 141.05], [512.76, 147.3, 512.76, 147.41], [532.01, 141.05, 532.01, 161.26], [512.77, 167.55, 512.86, 167.52], [520.08, 124.69, 520.09, 124.68], [512.85, 147.28, 532.01, 141.05], [520.08, 124.69, 500.86, 130.92], [481.53, -14.3, 481.54, -14.31], [469.63, -30.69, 469.67, -30.74], [481.53, -14.31, 481.52, -14.31], [469.65, -30.67, 469.63, -30.69], [469.65, -30.67, 481.52, -14.31], [481.58, -14.37, 481.54, -14.31], [481.53, -14.3, 500.78, -8.05], [500.79, -8.05, 500.89, -8.19], [481.53, -14.31, 481.54, -14.31], [481.52, -14.31, 462.38, -8.09], [462.27, -8.0, 462.27, -8.01], [462.27, 12.2, 462.27, -8.0], [462.27, -8.06, 462.31, -8.07], [462.38, -8.09, 462.31, -8.07], [462.25, -8.09, 462.27, -8.06], [469.57, -30.67, 469.55, -30.66], [462.32, -8.07, 462.38, -8.09], [450.43, -24.45, 450.46, -24.47], [469.57, -30.67, 469.63, -30.69], [450.46, -24.47, 469.55, -30.66], [349.55, 253.3, 349.55, 253.29], [337.66, 236.92, 349.43, 220.72], [349.55, 253.3, 349.56, 253.31], [337.74, 237.03, 337.66, 236.92], [337.74, 237.03, 349.55, 253.29], [349.68, 220.71, 349.64, 220.65], [349.56, 253.31, 349.56, 253.3], [368.81, 259.56, 368.63, 259.5], [368.63, 259.5, 349.56, 253.31], [380.53, 243.44, 380.61, 243.33], [368.7, 279.76, 368.68, 279.76], [349.56, 253.3, 349.55, 253.29], [368.68, 279.76, 368.65, 279.75], [368.81, 279.72, 368.81, 279.53], [368.81, 279.51, 368.81, 259.56], [368.81, 279.53, 368.81, 279.51], [368.63, 259.5, 349.56, 253.3], [368.64, 279.75, 368.63, 279.74], [349.55, 253.3, 349.55, 253.51], [368.65, 279.75, 368.64, 279.75], [330.29, 279.72, 330.29, 279.79], [330.29, 279.8, 330.29, 279.79], [349.55, 253.29, 330.3, 259.55], [349.55, 253.3, 349.56, 253.3], [337.66, 236.92, 318.73, 243.06], [318.73, 243.06, 318.4, 243.17], [318.4, 243.17, 330.3, 259.55], [450.35, 220.59, 450.33, 220.56], [450.2, 220.6, 450.28, 220.49], [450.28, 253.25, 450.28, 253.26], [450.28, 220.49, 450.33, 220.56], [438.46, 236.97, 438.38, 236.87], [438.38, 236.87, 450.17, 220.65], [450.35, 220.59, 450.38, 220.63], [450.27, 253.25, 450.28, 253.25], [450.28, 253.26, 450.29, 253.25], [450.2, 220.6, 450.17, 220.65], [438.46, 236.97, 450.27, 253.25], [481.44, 243.14, 481.45, 243.13], [481.35, 243.27, 481.44, 243.14], [481.44, 243.13, 481.45, 243.13], [450.28, 253.26, 469.49, 259.49], [469.53, 259.51, 469.49, 259.49], [469.49, 259.49, 450.29, 253.25], [469.49, 279.74, 469.44, 279.72], [469.53, 259.51, 469.53, 279.68], [450.29, 253.25, 450.28, 253.25], [450.27, 253.25, 431.1, 259.48], [431.02, 279.64, 431.02, 279.62], [431.18, 279.7, 431.1, 279.73], [431.09, 279.73, 431.1, 279.73], [431.1, 259.48, 431.03, 259.5], [419.39, 243.04, 419.14, 243.12], [419.12, 243.12, 419.27, 243.33], [419.39, 243.04, 438.38, 236.87], [450.28, 253.25, 431.1, 259.48], [419.27, 243.33, 431.03, 259.5], [520.12, 177.68, 532.01, 194.05], [532.01, 194.06, 532.01, 194.05], [520.12, 177.68, 520.15, 177.63], [532.08, 193.97, 532.02, 194.05], [532.02, 161.31, 532.02, 161.3], [532.01, 194.06, 532.02, 194.06], [543.77, 177.87, 532.08, 193.97], [532.02, 161.3, 520.15, 177.63], [532.02, 161.31, 532.25, 161.62], [562.81, 183.82, 562.83, 183.83], [532.02, 194.05, 532.02, 194.06], [563.06, 184.1, 563.08, 184.07], [563.05, 184.12, 563.04, 184.13], [532.08, 193.97, 543.78, 177.88], [563.06, 184.1, 563.05, 184.12], [562.83, 183.83, 563.06, 183.9], [563.03, 184.14, 563.04, 184.13], [551.27, 200.37, 551.27, 200.31], [532.02, 194.05, 532.01, 194.05], [532.01, 214.29, 532.01, 194.06], [551.16, 220.52, 551.11, 220.51], [512.75, 220.55, 512.75, 220.45], [512.75, 220.45, 512.75, 220.18], [512.92, 200.25, 512.76, 200.31], [532.01, 194.05, 512.92, 200.25], [500.86, 183.93, 501.02, 184.16], [501.02, 184.16, 512.76, 200.31], [532.01, 194.06, 512.92, 200.25], [500.86, 183.93, 500.95, 183.9], [501.02, 183.88, 501.07, 183.86], [520.12, 177.68, 501.07, 183.86], [500.96, 183.89, 500.95, 183.9], [500.96, 183.89, 501.02, 183.88], [532.01, 194.06, 532.02, 194.05], [551.26, 81.71, 551.33, 81.8], [563.15, 98.08, 551.33, 81.8], [563.15, 98.09, 563.15, 98.08], [563.16, 98.09, 563.15, 98.09], [563.22, 98.0, 563.16, 98.09], [563.16, 98.09, 563.15, 98.08], [563.15, 98.09, 563.15, 98.3], [563.15, 98.08, 543.9, 104.34], [532.01, 87.96, 532.0, 87.96], [532.0, 87.97, 532.02, 88.0], [543.9, 104.34, 532.04, 88.02], [532.04, 88.02, 532.02, 88.0], [532.01, 87.96, 532.02, 87.95], [532.11, 87.92, 532.02, 87.95], [531.95, 2.08, 531.94, 2.08], [531.94, 2.07, 531.94, 2.08], [520.05, -14.3, 531.94, 2.07], [531.95, 2.09, 531.95, 2.08], [531.96, 2.08, 531.95, 2.09], [563.02, -8.07, 563.07, -8.05], [563.07, -8.05, 563.09, -8.05], [531.95, 2.09, 551.19, 8.33], [551.2, 8.34, 551.19, 8.33], [563.1, -8.02, 563.09, -8.01], [551.2, 28.58, 551.2, 28.45], [531.95, 2.08, 531.94, 2.07], [531.96, 2.08, 551.19, 8.33], [551.2, 8.34, 551.2, 28.45], [551.19, 28.58, 551.2, 28.58], [531.96, 2.08, 531.95, 2.08], [531.94, 2.08, 531.94, 2.29], [531.94, 2.29, 531.95, 22.31], [512.69, 8.39, 512.69, 28.55], [512.71, 28.58, 512.7, 28.58], [512.69, 28.55, 512.69, 28.57], [512.71, 28.58, 512.73, 28.57], [512.69, 8.33, 531.94, 2.07], [531.94, 22.31, 531.94, 2.29], [520.05, -14.3, 500.79, -8.05], [512.69, 8.33, 500.79, -8.05], [450.32, -57.15, 450.32, -57.16], [450.32, -89.91, 450.24, -89.81], [450.24, -89.81, 438.42, -73.54], [438.47, -73.47, 450.31, -57.16], [450.39, -89.82, 450.36, -89.85], [450.36, -89.85, 450.32, -89.91], [438.42, -73.54, 438.47, -73.47], [450.32, -57.15, 450.31, -57.16], [481.37, -67.13, 481.38, -67.15], [481.19, -67.37, 481.37, -67.31], [481.38, -67.3, 481.37, -67.31], [469.47, -50.93, 469.57, -50.9], [450.32, -57.15, 469.47, -50.93], [469.57, -31.11, 469.57, -30.78], [469.47, -50.93, 450.32, -57.16], [450.32, -57.16, 450.31, -57.16], [469.57, -30.67, 469.57, -30.78], [450.32, -36.91, 469.55, -30.66], [450.31, -57.15, 450.31, -57.16], [469.57, -31.11, 469.57, -50.9], [431.06, -50.91, 431.18, -50.95], [431.05, -30.78, 431.05, -30.65], [431.25, -30.72, 431.24, -30.72], [431.05, -30.65, 431.24, -30.72], [431.05, -30.78, 431.05, -30.89], [431.05, -31.0, 431.05, -30.89], [431.18, -50.95, 450.31, -57.16], [419.16, -67.28, 419.28, -67.11], [419.17, -67.29, 419.28, -67.32], [419.35, -67.35, 419.29, -67.33], [419.28, -67.32, 419.29, -67.33], [450.31, -57.15, 431.18, -50.94], [431.06, -50.91, 419.28, -67.11], [419.35, -67.35, 438.42, -73.54], [349.47, -57.19, 349.47, -57.2], [361.36, -73.56, 349.47, -57.2], [337.57, -73.58, 349.46, -57.2], [349.51, -89.9, 349.49, -89.92], [349.47, -57.19, 349.46, -57.2], [380.62, -67.32, 380.61, -67.32], [380.62, -67.32, 380.63, -67.32], [368.71, -50.94, 368.72, -50.94], [349.47, -57.19, 368.71, -50.94], [361.36, -73.55, 349.47, -57.2], [380.62, -67.3, 380.6, -67.28], [380.62, -67.3, 380.62, -67.31], [380.63, -67.31, 380.62, -67.31], [349.47, -57.2, 349.46, -57.2], [349.51, -36.94, 368.69, -30.7], [349.47, -57.2, 368.71, -50.94], [368.69, -30.7, 368.72, -30.69], [368.72, -30.71, 368.72, -30.75], [368.72, -30.69, 368.72, -30.71], [368.72, -50.94, 368.72, -30.75], [330.21, -50.95, 349.46, -57.2], [267.87, 2.06, 267.87, 2.05], [255.97, -14.33, 267.86, 2.05], [267.82, -30.65, 267.78, -30.59], [267.86, -30.7, 267.82, -30.65], [267.72, -30.51, 255.97, -14.33], [279.67, -14.19, 267.87, 2.05], [267.87, 2.06, 267.86, 2.05], [267.77, -30.58, 267.72, -30.51], [267.78, -30.59, 267.77, -30.58], [267.89, -30.67, 268.01, -30.52], [268.02, -30.5, 268.01, -30.52], [267.87, -30.71, 267.89, -30.67], [287.12, 8.31, 267.87, 2.06], [298.65, -8.19, 299.03, -8.07], [279.68, -14.19, 267.87, 2.05], [267.87, 2.05, 267.86, 2.05], [248.61, 8.3, 248.78, 8.25], [248.83, 28.48, 248.77, 28.5], [248.78, 8.25, 267.86, 2.05], [236.79, -8.1, 255.97, -14.33], [248.61, 8.3, 236.93, -7.77], [236.87, 98.06, 248.74, 81.72], [236.86, 98.06, 236.86, 98.05], [224.97, 81.68, 236.86, 98.05], [236.87, 98.06, 236.86, 98.06], [268.03, 87.94, 268.01, 87.97], [236.87, 98.06, 256.12, 104.32], [268.0, 87.98, 268.01, 87.97], [267.95, 87.91, 268.01, 87.93], [268.01, 87.93, 268.03, 87.94], [267.95, 88.04, 268.0, 87.98], [236.87, 98.06, 248.74, 81.73], [236.93, 118.32, 256.05, 124.54], [256.12, 104.32, 256.12, 124.43], [236.87, 98.06, 236.86, 98.05], [256.12, 124.43, 256.12, 124.55], [217.65, 104.29, 217.61, 104.31], [236.86, 98.05, 217.65, 104.29], [217.64, 124.55, 217.65, 124.55], [217.69, 124.53, 217.65, 124.55], [217.6, 124.5, 217.6, 124.48], [236.86, 98.06, 217.65, 104.3], [205.71, 87.93, 205.78, 88.03], [205.78, 88.03, 217.61, 104.31], [205.71, 87.93, 224.97, 81.68], [267.91, 193.93, 256.22, 177.83], [256.02, 177.56, 256.22, 177.83], [267.6, 161.62, 256.02, 177.56], [267.92, 193.94, 267.91, 193.93], [267.6, 161.62, 267.92, 161.18], [267.91, 193.94, 267.91, 193.93], [287.17, 220.44, 287.17, 200.19], [267.92, 193.93, 267.91, 193.93], [267.93, 193.94, 267.92, 193.93], [263.19, 215.71, 248.8, 220.39], [267.91, 214.18, 263.19, 215.71], [248.8, 220.39, 248.65, 220.44], [248.66, 200.19, 267.91, 193.93], [237.26, 183.65, 237.28, 183.64], [267.92, 193.94, 267.91, 193.94], [237.28, 183.64, 256.02, 177.56], [236.96, 184.08, 236.95, 184.07], [236.98, 183.74, 237.26, 183.65], [236.94, 183.75, 236.98, 183.74], [236.95, 184.07, 236.94, 184.06], [236.96, 184.09, 248.66, 200.19], [267.92, 193.94, 267.92, 193.93], [236.91, 184.02, 236.94, 184.06], [236.79, 183.86, 236.8, 183.87], [236.96, 184.08, 236.96, 184.09], [236.8, 183.87, 236.91, 184.02], [236.68, 44.92, 224.85, 28.62], [236.7, 44.93, 236.69, 44.93], [224.84, 28.62, 224.85, 28.62], [236.74, 44.87, 236.7, 44.93], [236.74, 12.24, 236.81, 12.34], [236.69, 44.93, 236.68, 44.92], [255.94, 51.19, 236.81, 44.97], [236.81, 44.97, 236.69, 44.93], [236.68, 45.11, 236.68, 44.99], [236.68, 45.14, 236.68, 45.11], [236.8, 44.96, 236.7, 44.93], [236.7, 44.93, 236.68, 44.92], [236.68, 44.92, 236.68, 44.99], [236.68, 44.92, 236.58, 44.95], [236.57, 44.96, 236.58, 44.95], [419.16, -67.28, 399.91, -73.53], [399.91, -73.54, 399.91, -73.53], [411.81, -89.91, 399.91, -73.54], [419.17, -67.29, 431.07, -83.65], [400.02, -53.25, 400.21, -53.19], [399.9, -73.54, 399.9, -73.53], [399.91, -73.54, 399.9, -73.54], [400.02, -53.25, 399.91, -53.29], [419.16, -67.28, 419.16, -47.16], [399.9, -73.54, 399.89, -73.54], [380.64, -67.26, 380.64, -67.28], [399.89, -73.54, 380.65, -67.29], [399.9, -73.55, 399.91, -73.54], [368.75, -83.67, 387.99, -89.91], [380.63, -67.31, 380.63, -67.32], [380.63, -67.31, 380.65, -67.29], [380.63, -67.32, 380.62, -67.33], [368.75, -83.66, 380.62, -67.33], [563.18, 44.87, 563.11, 44.96], [563.23, 44.79, 563.22, 44.8], [563.09, 44.96, 551.2, 28.58], [563.18, 44.87, 563.22, 44.8], [563.09, 44.96, 563.1, 44.96], [563.1, 65.2, 563.1, 44.96], [563.11, 44.96, 563.1, 44.96], [543.84, 51.33, 543.84, 51.38], [563.09, 44.96, 543.85, 51.21], [563.09, 65.2, 563.1, 44.96], [543.84, 51.29, 543.84, 51.33], [543.84, 51.38, 543.84, 51.43], [543.84, 51.43, 543.84, 51.53], [531.94, 34.84, 551.2, 28.58], [531.94, 34.84, 543.85, 51.21], [488.83, 220.46, 488.89, 220.38], [500.7, 236.88, 500.69, 236.88], [488.8, 220.5, 488.83, 220.46], [500.69, 236.87, 488.87, 220.59], [488.87, 220.59, 488.82, 220.52], [500.7, 236.89, 512.6, 220.5], [500.7, 236.89, 500.7, 236.88], [500.69, 236.87, 500.69, 236.88], [512.6, 220.5, 500.8, 204.26], [488.95, 220.29, 488.89, 220.38], [488.82, 220.52, 488.8, 220.5], [512.76, 220.55, 512.75, 220.55], [514.0, 220.96, 512.76, 220.55], [481.44, 243.13, 481.52, 243.11], [481.52, 243.11, 481.6, 243.08], [500.69, 236.87, 481.6, 243.08], [488.78, 220.51, 469.63, 226.72], [488.8, 220.5, 488.78, 220.51], [481.52, 243.11, 481.45, 243.13], [481.4, 243.07, 469.56, 226.78], [500.69, 236.88, 481.6, 243.08], [481.4, 243.07, 481.44, 243.13], [287.24, 220.53, 299.13, 236.91], [299.14, 236.91, 299.14, 236.92], [287.31, 220.43, 287.24, 220.53], [299.13, 236.91, 299.14, 236.92], [318.39, 243.17, 318.4, 243.17], [318.39, 243.17, 299.14, 236.92], [299.13, 236.93, 299.13, 236.92], [299.13, 236.92, 299.13, 236.91], [299.14, 236.91, 299.13, 236.91], [299.13, 236.91, 286.02, 241.17], [563.15, 65.34, 543.93, 71.57], [532.02, 87.93, 532.01, 87.96], [532.01, 87.96, 532.0, 87.97], [532.1, 87.94, 532.02, 87.97], [532.02, 87.97, 532.0, 87.97], [512.73, 28.59, 512.73, 28.62], [512.73, 28.56, 512.73, 28.57], [512.73, 28.59, 512.73, 28.57], [512.73, 28.66, 512.73, 28.62], [543.93, 124.68, 535.74, 113.42], [532.02, 108.29, 532.02, 88.05], [532.02, 88.05, 543.9, 104.38], [543.93, 124.68, 543.93, 124.58], [520.11, 124.66, 520.1, 124.67], [520.09, 124.68, 520.09, 124.69], [520.09, 124.68, 520.09, 124.66], [520.09, 124.68, 520.1, 124.67], [532.1, 87.94, 532.11, 87.92], [543.93, 71.43, 543.93, 71.57], [532.02, 88.05, 532.04, 88.02], [532.02, 87.93, 532.02, 87.95], [532.02, 87.95, 532.02, 87.97], [532.02, 88.0, 532.02, 88.05], [532.02, 88.0, 532.02, 87.97], [532.1, 87.94, 532.04, 88.02], [512.73, 28.56, 512.7, 28.57], [531.94, 34.84, 512.73, 28.59], [512.69, 28.57, 512.7, 28.58], [512.73, 28.59, 512.71, 28.58], [512.69, 28.57, 512.7, 28.57], [531.94, 22.31, 531.95, 22.31], [551.19, 28.58, 531.94, 34.84], [524.62, 45.1, 524.63, 45.11], [543.88, 51.34, 543.84, 51.29], [543.88, 51.34, 543.89, 51.36], [543.84, 51.38, 543.87, 51.39], [512.71, 28.58, 512.73, 28.62], [512.69, 28.55, 512.7, 28.57], [512.7, 28.57, 512.71, 28.58], [481.4, 243.07, 481.52, 243.11], [469.78, 226.8, 481.6, 243.08], [450.56, 220.6, 450.51, 220.54], [450.54, 220.53, 469.63, 226.72], [532.02, 161.31, 532.03, 161.3], [512.86, 167.47, 532.01, 161.26], [501.02, 183.84, 501.05, 183.83], [520.15, 177.63, 501.05, 183.83], [501.0, 183.85, 501.02, 183.84], [501.0, 183.85, 500.95, 183.86], [532.02, 161.25, 532.01, 161.26], [512.77, 167.55, 500.95, 183.82], [450.17, 220.65, 450.35, 220.59], [450.43, 220.56, 450.35, 220.59], [450.43, 220.56, 450.38, 220.63], [411.9, 220.53, 431.16, 214.27], [450.2, 220.6, 450.33, 220.56], [488.87, 220.59, 488.95, 220.56], [488.82, 220.52, 488.95, 220.56], [450.43, 220.56, 450.51, 220.54], [450.43, 220.56, 450.56, 220.6], [488.82, 220.52, 488.78, 220.51], [488.87, 220.59, 469.78, 226.8], [469.56, 226.78, 450.56, 220.6], [450.54, 220.53, 450.51, 220.54], [501.02, 183.82, 501.02, 183.84], [501.03, 183.8, 501.05, 183.83], [501.07, 183.86, 501.05, 183.83], [512.91, 220.4, 512.75, 220.18], [501.02, 183.88, 501.02, 183.84], [512.92, 220.4, 512.92, 200.25], [501.02, 184.16, 501.02, 183.88], [488.95, 220.56, 500.8, 204.26], [488.95, 220.56, 488.95, 220.29], [500.95, 183.82, 500.95, 183.86], [512.85, 147.28, 512.76, 147.41], [512.85, 147.28, 512.86, 167.47], [512.86, 167.52, 512.86, 167.47], [501.02, 183.82, 501.0, 183.85], [500.95, 183.9, 500.95, 183.86], [500.96, 183.89, 501.0, 183.85], [501.02, 183.82, 501.03, 183.8], [299.18, 204.21, 299.2, 204.19], [299.15, 184.0, 299.2, 183.93], [380.62, 243.12, 380.61, 243.12], [349.69, 220.61, 349.66, 220.57], [380.73, 243.08, 368.93, 226.83], [349.69, 220.61, 349.7, 220.63], [349.7, 220.63, 349.72, 220.66], [349.7, 220.56, 368.73, 226.73], [299.15, 183.87, 299.12, 183.83], [299.07, 183.84, 299.15, 183.87], [299.1, 183.8, 299.12, 183.83], [299.15, 163.56, 299.16, 163.57], [299.1, 183.74, 299.16, 183.82], [299.15, 183.87, 299.15, 184.0], [311.04, 220.49, 299.2, 204.19], [311.05, 200.24, 299.22, 183.96], [311.04, 220.49, 311.05, 220.49], [349.7, 220.63, 349.64, 220.65], [349.43, 220.72, 349.64, 220.65], [349.75, 220.63, 349.72, 220.66], [349.68, 220.71, 349.72, 220.66], [349.7, 220.63, 349.73, 220.62], [349.56, 220.5, 349.57, 220.5], [349.73, 220.62, 349.75, 220.63], [388.06, 220.61, 368.93, 226.83], [349.69, 220.61, 349.73, 220.62], [349.75, 220.63, 368.76, 226.81], [387.9, 220.51, 388.01, 220.54], [349.66, 220.57, 349.7, 220.56], [287.31, 28.69, 287.32, 28.69], [287.26, 28.71, 287.31, 28.69], [287.26, 28.64, 287.34, 28.66], [268.07, 34.93, 267.83, 34.85], [268.04, 88.04, 268.05, 88.03], [268.11, 88.1, 268.11, 88.02], [268.03, 108.32, 256.21, 124.58], [256.21, 124.31, 256.21, 124.58], [268.05, 88.03, 268.06, 88.02], [268.08, 87.98, 268.06, 88.02], [268.02, 88.07, 268.04, 88.04], [268.09, 108.24, 268.03, 108.32], [318.53, 6.04, 318.45, 6.16], [318.36, 6.04, 318.43, 6.02], [318.54, 6.02, 318.55, 6.01], [306.66, 22.36, 306.6, 22.38], [318.43, 6.02, 318.48, 6.0], [318.5, 6.0, 318.48, 6.0], [318.5, 6.0, 318.51, 5.99], [318.54, 6.02, 318.53, 6.04], [287.34, 28.66, 287.32, 28.69], [287.34, 28.66, 287.38, 28.6], [287.31, 28.7, 287.32, 28.69], [287.38, 28.6, 287.26, 28.64], [268.02, 88.07, 268.06, 88.08], [248.74, 81.73, 248.74, 81.72], [267.95, 88.04, 268.02, 88.07], [268.0, 87.98, 268.04, 88.04], [268.04, 88.04, 268.06, 88.06], [267.95, 87.91, 268.0, 87.98], [256.22, 51.42, 256.22, 51.27], [268.13, 67.66, 268.13, 67.64], [279.96, 124.54, 279.96, 124.52], [279.94, 124.55, 279.93, 124.53], [279.88, 124.47, 279.93, 124.53], [268.06, 88.06, 268.06, 88.08], [268.06, 88.06, 268.06, 88.03], [279.95, 104.3, 268.11, 88.02], [268.06, 88.03, 268.06, 88.02], [268.09, 108.24, 279.88, 124.47], [268.08, 87.98, 268.11, 88.02], [431.18, -50.95, 431.18, -50.94], [419.34, -67.25, 419.31, -67.29], [431.18, -30.82, 431.18, -50.94], [419.28, -67.11, 419.28, -67.23], [419.28, -67.23, 419.28, -67.24], [419.27, -47.13, 419.28, -67.11], [419.29, -67.33, 419.31, -67.29], [431.18, -30.82, 431.18, -30.74], [419.28, -67.32, 419.28, -67.24], [431.15, -30.75, 431.05, -30.89], [368.68, -30.65, 368.73, -30.66], [368.77, -30.73, 368.82, -30.72], [368.75, -30.74, 368.72, -30.75], [368.79, -30.68, 368.73, -30.66], [368.77, -30.73, 368.75, -30.74], [450.32, -36.91, 431.26, -30.71], [450.46, -24.47, 431.26, -30.71], [469.57, -30.78, 469.67, -30.74], [462.25, -8.09, 462.31, -8.07], [462.32, -8.07, 462.31, -8.07], [431.24, -30.72, 431.18, -30.74], [431.26, -30.71, 431.25, -30.72], [431.25, -30.72, 431.18, -30.82], [431.05, -31.0, 431.18, -30.82], [431.15, -30.75, 431.18, -30.74], [431.24, -30.72, 431.26, -30.71], [400.09, -53.35, 400.21, -53.19], [431.05, -30.78, 431.15, -30.75], [419.16, -47.16, 400.09, -53.35], [419.27, -47.13, 419.16, -47.16], [368.71, -50.94, 368.72, -30.75], [380.62, -67.31, 380.62, -67.32], [380.62, -67.27, 380.62, -67.3], [380.61, -67.32, 380.59, -67.28], [380.62, -67.32, 380.62, -67.33], [368.75, -30.74, 368.73, -30.72], [368.72, -30.69, 368.73, -30.72], [380.62, -67.33, 380.61, -67.32], [399.97, -53.19, 400.02, -53.25], [387.99, -36.9, 388.0, -36.9], [400.09, -53.35, 399.91, -53.29], [400.09, -53.35, 400.02, -53.25], [399.9, -53.29, 399.91, -53.29], [368.82, -30.72, 368.79, -30.68], [368.69, -30.7, 368.72, -30.71], [368.75, -30.63, 368.75, -30.62], [368.75, -30.63, 368.78, -30.67], [368.78, -30.67, 368.79, -30.68], [368.77, -30.73, 368.73, -30.72], [368.73, -30.72, 368.72, -30.71], [299.14, 257.16, 299.14, 236.92], [298.54, 258.0, 287.24, 273.54], [287.29, 253.21, 299.13, 236.93], [287.24, 273.55, 287.23, 253.3], [299.13, 236.93, 299.14, 236.92], [287.23, 253.3, 287.29, 253.21], [287.29, 253.21, 299.13, 236.92], [279.88, 243.16, 286.02, 241.17], [267.97, 259.55, 287.22, 253.3], [267.97, 259.55, 279.87, 243.17], [287.24, 273.55, 287.24, 273.54], [287.23, 273.55, 287.24, 273.55], [287.24, 273.55, 287.25, 273.56], [267.9, 259.46, 267.97, 259.55], [267.9, 259.46, 256.91, 244.32], [248.8, 220.49, 248.65, 220.44], [287.17, 220.44, 267.91, 214.18], [267.9, 226.7, 248.8, 220.49], [330.3, 259.55, 330.29, 279.72], [318.39, 263.42, 330.25, 279.73], [330.25, 279.73, 330.29, 279.79], [318.39, 296.17, 306.5, 279.79], [306.5, 279.79, 318.39, 263.42], [330.29, 279.8, 330.27, 279.82], [318.4, 296.17, 330.27, 279.82], [248.65, 220.44, 236.75, 236.82], [256.0, 243.07, 267.9, 226.7], [299.14, 289.93, 287.24, 273.55], [256.0, 243.07, 256.91, 244.32], [256.0, 243.07, 236.99, 236.9], [236.75, 236.82, 236.76, 236.82], [236.99, 236.9, 236.76, 236.82], [287.25, 273.56, 287.24, 273.54], [306.5, 279.79, 318.4, 296.17], [318.39, 296.17, 318.4, 296.17], [306.5, 279.79, 287.24, 273.54], [520.38, 243.55, 532.02, 259.57], [500.85, 257.2, 512.76, 273.58], [512.76, 253.33, 512.76, 273.3], [512.76, 273.58, 512.76, 273.3], [532.02, 259.57, 532.01, 259.57], [532.03, 259.58, 532.04, 259.57], [520.38, 243.55, 532.01, 259.57], [532.02, 259.58, 532.02, 259.57], [512.76, 273.58, 512.65, 273.61], [495.24, 279.26, 512.65, 273.61], [551.3, 220.6, 563.17, 236.93], [562.96, 237.01, 563.17, 236.94], [551.29, 220.59, 551.3, 220.6], [543.92, 243.19, 543.91, 243.19], [563.17, 236.93, 563.17, 236.94], [532.02, 226.83, 543.91, 243.19], [543.92, 243.19, 562.96, 237.01], [469.59, 279.86, 481.49, 296.25], [532.03, 259.58, 551.28, 253.32], [493.39, 279.87, 495.24, 279.26], [551.28, 253.32, 563.05, 237.12], [562.96, 237.0, 543.92, 243.19], [532.04, 259.57, 532.02, 259.57], [563.04, 237.11, 563.17, 236.94], [532.02, 259.57, 543.91, 243.19], [562.96, 237.0, 563.17, 236.93], [216.93, 51.09, 198.35, 45.05], [198.34, 45.05, 217.6, 38.79], [217.43, 51.26, 216.93, 51.09], [236.68, 44.99, 236.57, 44.96], [217.76, 38.84, 236.57, 44.96], [205.7, 22.4, 224.84, 28.62], [224.96, 28.65, 224.84, 28.62], [236.58, 44.95, 236.68, 44.99], [217.76, 38.84, 236.58, 44.95], [205.7, 22.4, 205.79, 22.53], [236.74, 44.87, 236.8, 44.96], [205.79, 22.53, 217.59, 38.78], [217.59, 38.78, 217.6, 38.79], [236.81, 44.97, 236.8, 44.96], [198.35, 45.05, 198.34, 45.05], [217.6, 71.55, 217.6, 71.37], [198.34, 45.05, 198.34, 45.07], [216.6, 7.41, 205.77, 22.31], [205.7, 22.4, 205.77, 22.31], [224.96, 28.65, 236.81, 12.34], [236.66, 12.21, 236.74, 12.24], [205.7, 22.4, 224.85, 28.62], [236.92, 12.19, 236.93, -7.77], [236.93, -7.77, 236.93, -7.86], [248.77, 28.5, 248.6, 28.26], [217.61, 71.55, 205.71, 87.93], [217.61, 71.55, 217.6, 71.55], [186.45, 81.68, 205.71, 87.93], [186.45, 81.67, 198.21, 65.5], [198.35, 65.3, 198.21, 65.5], [236.73, -8.12, 236.79, -8.1], [217.67, 5.93, 217.67, -14.21], [236.6, -8.16, 236.62, -8.16], [217.67, -14.32, 217.67, -14.21], [236.73, -8.12, 236.62, -8.16], [198.34, 45.05, 186.44, 61.43], [217.67, -14.32, 217.6, -14.23], [186.45, 81.68, 198.21, 65.5], [186.45, 81.67, 186.45, 81.68], [198.34, 45.07, 198.35, 45.05], [399.89, -73.54, 399.9, -73.53], [399.9, -93.78, 399.9, -73.55], [388.0, -110.16, 388.0, -110.15], [399.89, -73.54, 387.99, -89.91], [399.9, -93.78, 388.0, -110.16], [399.9, -73.55, 399.9, -73.54], [388.0, -110.15, 387.99, -89.91], [399.91, -93.78, 411.81, -110.16], [399.9, -93.78, 399.91, -93.78], [411.81, -110.16, 411.81, -89.91], [399.9, -93.78, 399.91, -73.54], [387.98, -110.16, 387.99, -110.16], [387.99, -89.91, 368.75, -83.66], [411.81, -110.16, 411.92, -110.12], [431.07, -83.65, 411.81, -89.91], [429.64, -104.36, 411.92, -110.12], [450.19, -89.79, 450.24, -89.81], [450.19, -89.79, 431.17, -83.62], [419.31, -67.29, 419.35, -67.35], [450.24, -89.81, 450.36, -89.85], [419.28, -67.24, 419.31, -67.29], [419.34, -67.25, 438.47, -73.47], [419.28, -67.23, 419.34, -67.25], [380.59, -67.28, 380.6, -67.28], [361.36, -73.56, 361.36, -73.55], [380.62, -67.27, 380.6, -67.28], [349.49, -89.9, 349.51, -89.9], [368.75, -83.65, 349.51, -89.9], [380.62, -67.31, 380.61, -67.32], [380.64, -67.28, 380.62, -67.31], [380.64, -67.26, 380.62, -67.27], [349.49, -89.9, 361.36, -73.56], [349.49, -110.15, 349.49, -89.92], [368.75, -83.66, 368.75, -83.65], [368.75, -83.66, 368.75, -83.67], [368.74, -103.89, 368.75, -103.89], [368.75, -103.89, 368.75, -83.67], [349.49, -89.92, 349.49, -89.9], [368.74, -103.89, 349.49, -110.15], [431.18, -103.86, 431.17, -83.62], [450.43, -89.88, 450.43, -90.05], [450.43, -90.18, 450.43, -90.05], [450.43, -110.12, 450.31, -110.08], [450.43, -90.18, 450.43, -110.12], [387.99, -110.16, 388.0, -110.16], [368.74, -116.42, 387.99, -110.16], [431.18, -103.86, 429.64, -104.36], [431.17, -116.39, 411.92, -110.12], [450.31, -110.16, 450.43, -110.12], [431.17, -116.39, 450.31, -110.16], [387.98, -110.16, 388.0, -110.15], [368.75, -103.89, 388.0, -110.15], [575.22, 28.38, 594.25, 22.2], [594.26, 22.2, 594.25, 22.2], [601.62, 44.84, 601.4, 44.92], [601.62, 44.84, 582.37, 38.59], [582.36, 51.11, 601.4, 44.92], [594.26, 22.19, 594.25, 22.18], [601.62, 44.96, 601.61, 63.48], [582.36, 71.46, 594.26, 87.84], [563.09, 65.2, 563.1, 65.2], [582.35, 71.46, 563.1, 65.2], [563.02, -8.07, 563.04, -8.09], [563.09, -8.01, 563.09, -8.03], [563.1, 12.08, 563.09, -7.95], [563.09, -8.01, 563.09, -7.95], [563.09, -8.03, 563.09, -8.05], [563.09, -8.16, 563.09, -8.05], [582.35, -14.42, 582.27, -14.4], [563.11, 12.08, 582.34, 5.83], [582.35, -14.02, 582.34, 5.82], [582.35, -14.42, 582.35, -14.28], [582.34, 5.83, 582.34, 5.82], [582.35, -14.28, 582.35, -14.02], [563.1, 12.08, 563.11, 12.08], [563.09, -8.16, 582.27, -14.4], [582.36, 71.46, 582.35, 71.46], [601.61, 65.21, 613.52, 81.59], [594.26, 87.84, 613.52, 81.59], [594.26, 87.84, 582.35, 71.46], [594.26, 1.95, 594.26, 22.19], [594.26, 22.19, 594.26, 22.2], [601.61, 65.21, 601.61, 63.48], [594.25, 22.2, 594.25, 22.18], [582.35, -14.29, 582.35, -14.02], [582.35, -14.29, 582.35, -14.42], [594.25, 22.2, 582.34, 5.83], [594.26, 1.95, 594.46, 2.02], [469.53, 279.68, 469.49, 279.74], [512.75, 220.55, 512.6, 220.5], [514.0, 220.96, 531.86, 226.76], [512.75, 220.45, 512.6, 220.5], [512.75, 220.45, 512.91, 220.4], [512.92, 220.4, 512.91, 220.4], [411.14, 274.35, 399.87, 289.88], [399.86, 289.87, 399.87, 289.88], [399.85, 289.88, 399.86, 289.87], [411.14, 274.35, 399.86, 289.87], [417.57, 295.63, 399.85, 289.88], [399.85, 289.88, 399.87, 289.88], [417.57, 295.63, 399.87, 289.88], [419.12, 296.14, 417.57, 295.63], [419.12, 296.14, 419.13, 296.14], [419.13, 296.14, 419.12, 316.39], [419.13, 296.14, 421.33, 299.17], [431.03, 312.52, 421.33, 299.17], [419.12, 296.14, 419.12, 316.39], [431.12, 279.89, 431.11, 279.88], [431.06, 279.81, 431.09, 279.86], [431.11, 279.88, 431.09, 279.86], [431.0, 279.79, 419.13, 296.14], [431.03, 312.52, 442.91, 296.17], [330.29, 279.72, 330.25, 279.73], [368.64, 279.78, 356.75, 296.17], [431.18, 279.83, 431.17, 279.83], [431.16, 279.83, 431.17, 279.83], [431.16, 279.83, 431.15, 279.84], [431.15, 279.84, 431.09, 279.86], [431.1, 279.73, 431.02, 279.62], [431.17, 279.83, 431.1, 279.73], [431.18, 279.7, 431.18, 279.83], [431.0, 279.79, 431.06, 279.81], [431.09, 279.73, 431.02, 279.64], [431.15, 279.84, 431.06, 279.81], [431.09, 279.73, 431.16, 279.83], [430.99, 279.79, 431.0, 279.79], [395.92, 258.39, 380.6, 263.36], [368.81, 279.72, 368.68, 279.76], [368.81, 279.53, 368.65, 279.75], [368.81, 279.51, 368.64, 279.75], [593.29, 142.47, 582.32, 157.57], [571.06, 142.06, 582.31, 157.56], [582.31, 157.56, 582.32, 157.57], [593.29, 142.47, 594.23, 141.18], [594.23, 141.18, 594.23, 161.43], [613.2, 147.35, 594.23, 141.18], [613.49, 134.92, 597.78, 140.02], [594.23, 141.18, 597.78, 140.02], [574.98, 200.51, 594.24, 194.26], [582.35, 124.83, 594.23, 141.18], [613.49, 134.92, 601.61, 118.57], [582.48, 124.75, 582.46, 124.75], [582.46, 124.75, 582.44, 124.76], [582.39, 124.78, 582.44, 124.76], [551.16, 220.59, 551.16, 220.52], [563.07, 184.14, 574.98, 200.51], [563.07, 184.14, 563.07, 204.39], [613.56, 102.17, 594.36, 108.4], [582.44, 124.69, 582.44, 124.68], [582.44, 124.71, 582.44, 124.69], [582.44, 124.71, 582.44, 124.76], [563.18, 130.94, 543.93, 124.68], [582.44, 124.71, 582.39, 124.78], [582.34, 124.84, 582.35, 124.83], [582.35, 124.83, 582.39, 124.78], [563.06, 184.1, 563.06, 183.9], [563.05, 184.12, 562.83, 183.83], [543.77, 177.87, 543.78, 177.88], [562.81, 183.82, 563.04, 184.13], [512.6, -57.33, 494.46, -51.44], [512.6, -57.33, 512.6, -57.32], [512.62, -57.33, 512.6, -57.32], [512.6, -57.32, 494.46, -51.44], [501.68, -72.38, 512.62, -57.33], [501.68, -72.38, 512.6, -57.33], [500.7, -73.72, 500.71, -73.72], [519.96, -67.47, 500.71, -73.72], [501.68, -72.38, 500.71, -73.72], [512.6, -57.33, 512.62, -57.33], [512.46, -89.89, 500.71, -73.72], [500.7, -93.97, 500.7, -77.49], [500.71, -73.72, 500.7, -77.49], [551.19, -37.08, 551.19, -57.32], [500.7, -77.49, 500.7, -73.72], [481.45, -67.61, 481.45, -67.58], [481.49, -67.48, 500.7, -73.72], [481.45, -67.53, 481.45, -67.58], [481.45, -67.63, 481.45, -67.61], [500.7, -93.97, 481.48, -87.72], [563.09, -8.16, 551.43, -24.22], [563.09, -8.16, 562.96, -8.2], [551.19, -37.08, 531.93, -30.82], [481.38, -67.6, 481.37, -67.61], [450.43, -90.05, 450.32, -90.21], [469.57, -83.96, 481.45, -67.61], [450.59, -89.82, 450.43, -90.05], [481.4, -67.6, 481.45, -67.58], [450.43, -90.18, 450.32, -90.21], [481.38, -67.6, 481.4, -67.6], [481.37, -67.61, 481.37, -67.31], [481.37, -67.61, 481.19, -67.37], [481.37, -67.31, 481.37, -67.13], [481.49, -67.47, 481.49, -67.48], [481.38, -67.3, 481.38, -67.15], [481.49, -67.48, 481.45, -67.53], [481.4, -67.6, 481.45, -67.53], [481.38, -67.6, 481.38, -67.3], [287.07, -57.15, 287.07, -37.89], [287.08, -57.14, 287.07, -57.15], [287.08, -57.16, 287.08, -57.14], [269.31, -51.38, 287.08, -57.16], [267.82, -30.65, 267.89, -30.67], [286.97, -36.87, 267.89, -30.67], [287.07, -37.89, 287.08, -57.14], [269.31, -51.38, 267.81, -50.89], [287.07, -57.15, 287.08, -57.16], [267.81, -50.9, 267.81, -50.89], [256.06, -67.07, 267.81, -50.9], [279.71, -67.28, 267.81, -50.9], [248.55, -57.15, 264.28, -52.04], [264.28, -52.04, 267.81, -50.9], [299.0, -93.84, 318.26, -87.58], [248.55, -36.94, 248.55, -57.15], [267.75, -30.67, 267.7, -30.68], [267.67, -30.69, 267.7, -30.68], [267.65, -30.7, 267.67, -30.69], [318.26, -67.34, 318.26, -87.58], [318.26, -67.34, 330.17, -83.72], [229.19, -30.71, 248.44, -24.45], [267.66, -30.63, 267.66, -30.64], [267.66, -30.63, 267.65, -30.62], [267.66, -30.64, 267.7, -30.68], [279.68, -14.19, 279.67, -14.19], [268.02, -30.5, 267.77, -30.58], [267.65, -30.62, 267.77, -30.58], [267.65, -30.62, 267.72, -30.51], [267.86, -30.7, 267.87, -30.71], [267.78, -30.59, 268.01, -30.52], [267.78, -30.59, 267.66, -30.63], [267.82, -30.69, 267.81, -30.69], [267.82, -30.69, 267.86, -30.7], [290.27, -25.47, 287.13, -24.45], [267.66, -30.64, 267.75, -30.67], [267.81, -30.69, 267.75, -30.67], [318.29, -47.07, 330.19, -30.7], [217.73, 157.41, 217.73, 157.42], [235.82, 163.29, 217.73, 157.42], [217.73, 157.41, 235.82, 163.29], [217.72, 157.41, 217.72, 176.12], [236.98, 163.77, 236.98, 183.74], [236.94, 183.9, 236.79, 183.86], [217.72, 177.67, 217.72, 176.12], [217.73, 157.42, 217.72, 176.12], [217.72, 157.41, 217.73, 157.42], [198.75, 183.83, 217.72, 177.67], [205.82, 161.29, 217.72, 177.67], [205.82, 194.05, 215.57, 180.64], [217.72, 177.67, 215.57, 180.64], [186.51, 134.73, 186.6, 134.76], [186.51, 134.73, 198.42, 118.35], [236.89, 184.04, 236.88, 184.06], [236.8, 183.87, 236.94, 183.91], [225.04, 200.3, 205.82, 194.05], [236.94, 183.98, 236.91, 184.02], [236.89, 184.04, 236.91, 184.02], [217.72, 177.67, 236.8, 183.87], [217.65, 124.55, 217.69, 124.6], [217.65, 124.55, 217.6, 124.48], [217.69, 124.53, 217.69, 124.6], [217.65, 104.29, 217.65, 104.3], [217.64, 124.55, 217.68, 124.6], [198.42, 118.35, 217.68, 124.6], [217.64, 124.55, 217.6, 124.5], [248.8, 220.49, 248.8, 220.39], [236.91, 184.02, 236.94, 184.07], [248.8, 220.49, 248.8, 220.64], [236.95, 184.08, 236.94, 184.07], [236.89, 204.26, 248.65, 220.44], [236.95, 184.08, 236.96, 184.09], [237.28, 183.64, 236.96, 184.08], [236.94, 184.06, 236.94, 183.98], [236.94, 183.9, 236.94, 183.91], [236.94, 183.91, 236.94, 183.98], [236.98, 163.77, 248.67, 147.69], [236.94, 183.75, 236.94, 183.9], [236.95, 184.07, 236.95, 184.08], [237.26, 183.65, 236.95, 184.07], [236.94, 184.07, 236.94, 184.06], [236.8, 130.8, 217.69, 124.6], [248.69, 147.18, 248.68, 147.18], [248.67, 147.18, 248.68, 147.18], [256.05, 124.53, 256.12, 124.55], [256.21, 124.58, 256.12, 124.55], [256.08, 124.62, 256.21, 124.58], [450.31, -110.16, 450.31, -110.08], [450.32, -90.21, 450.31, -110.08], [450.32, -89.91, 450.32, -90.21], [450.32, -89.91, 450.43, -89.88], [450.59, -89.82, 450.43, -89.88], [582.35, -14.29, 582.35, -14.28], [582.27, -14.4, 582.35, -14.29], [563.07, -8.05, 563.09, -8.03], [563.1, -8.02, 563.09, -8.03], [563.04, -8.09, 563.07, -8.05], [562.96, -8.2, 563.04, -8.09], [551.3, 220.6, 563.07, 204.39], [562.96, 237.01, 563.04, 237.11], [562.96, 237.01, 562.96, 237.0], [563.04, 237.11, 563.05, 237.12], [248.8, 220.64, 248.65, 220.44], [217.49, -14.27, 217.59, -14.23], [217.59, -14.23, 217.6, -14.23], [217.6, -14.23, 217.67, -14.21], [236.6, -8.16, 248.44, -24.45], [400.01, 98.09, 411.9, 81.71], [411.9, 81.71, 400.0, 65.33], [400.0, 65.33, 388.1, 81.71], [431.16, 87.98, 419.26, 104.35], [419.26, 104.35, 419.25, 104.34], [431.16, 87.97, 431.17, 87.97], [380.74, 124.59, 399.99, 118.33], [399.99, 118.33, 400.0, 98.3], [380.74, 124.59, 380.74, 104.34], [380.74, 104.34, 380.75, 104.34], [380.75, 104.34, 400.0, 98.09], [380.75, 104.34, 368.84, 87.96], [368.84, 87.96, 388.1, 81.71], [388.1, 81.71, 400.01, 98.08], [399.75, 130.77, 380.74, 124.59], [380.74, 124.59, 400.0, 118.33], [400.0, 130.85, 419.26, 124.59], [380.74, 104.34, 368.83, 87.96], [399.99, 65.32, 400.0, 65.32], [368.83, 87.96, 388.1, 81.7], [388.1, 81.7, 399.99, 65.32], [411.91, 81.71, 400.01, 65.33], [400.01, 65.33, 403.35, 66.41], [431.17, 87.96, 431.18, 87.97], [431.15, 87.97, 419.25, 104.34], [400.0, 130.85, 388.1, 147.23], [388.1, 147.23, 400.0, 163.62], [400.0, 163.62, 411.9, 147.24], [411.9, 147.24, 400.11, 131.0], [438.52, 45.07, 438.53, 45.07], [438.53, 45.07, 438.53, 45.08], [438.52, 45.07, 419.28, 51.33], [419.28, 51.33, 419.27, 71.58], [361.48, 65.31, 380.73, 71.57], [361.48, 65.31, 361.47, 45.06], [361.47, 45.06, 380.73, 51.32], [443.07, 124.58, 431.17, 108.22], [450.41, 101.96, 450.42, 101.95], [450.42, 101.95, 462.31, 118.31], [368.83, 108.21, 349.57, 101.95], [349.57, 101.95, 337.67, 118.33], [337.67, 118.33, 356.93, 124.59], [368.82, 140.97, 380.72, 124.59], [380.72, 124.59, 368.83, 108.21], [368.83, 108.21, 368.82, 108.21], [368.82, 108.21, 356.93, 124.59], [368.82, 140.97, 388.08, 147.23], [388.08, 147.23, 399.99, 130.85], [399.75, 130.77, 380.73, 124.59], [380.73, 124.59, 368.82, 140.97], [443.06, 124.6, 431.23, 140.9], [419.33, 124.7, 419.26, 124.6], [419.26, 124.6, 431.16, 108.22], [431.16, 108.22, 443.06, 124.6], [400.0, 130.85, 419.26, 124.6], [411.96, 147.22, 411.91, 147.23], [411.91, 147.23, 400.11, 131.0], [431.16, 140.97, 431.16, 140.98], [431.16, 108.21, 431.16, 108.22], [431.16, 108.22, 431.17, 108.22], [450.41, 101.96, 450.41, 101.97], [450.41, 101.97, 431.17, 108.22], [419.27, 71.58, 438.51, 65.34], [438.51, 65.34, 450.41, 81.7], [431.14, 87.96, 419.25, 71.59], [419.25, 71.59, 419.27, 71.58], [431.15, 87.97, 431.16, 87.97], [419.24, 71.57, 419.24, 51.33], [419.24, 51.33, 399.99, 45.07], [403.35, 66.41, 419.24, 71.58], [419.24, 71.58, 419.24, 71.57], [399.98, 65.31, 399.98, 45.07], [399.98, 45.07, 399.99, 45.07], [368.83, 105.37, 368.83, 87.94], [368.83, 87.94, 368.65, 87.89], [349.57, 81.69, 349.57, 101.93], [349.57, 101.93, 368.83, 108.19], [380.73, 71.57, 380.74, 71.56], [380.74, 71.56, 380.73, 71.56], [380.73, 71.57, 368.83, 87.94], [361.48, 65.31, 380.73, 71.56], [399.99, 12.3, 399.98, 12.3], [400.06, 44.97, 411.89, 28.68], [411.89, 28.68, 411.87, 28.66], [419.24, 6.05, 399.99, 12.3], [431.05, 22.46, 411.9, 28.68], [411.9, 28.68, 411.88, 28.65], [431.11, 22.44, 431.15, 22.42], [431.15, 22.42, 431.13, 22.4], [431.1, 22.36, 419.25, 6.04], [419.25, 6.04, 419.24, 6.04], [419.2, -14.18, 399.98, -7.94], [399.98, -7.94, 399.98, 12.3], [399.98, 12.31, 399.99, 12.31], [380.73, 6.05, 380.72, -14.2], [380.72, -14.2, 399.98, -7.94], [388.09, 28.68, 399.99, 12.31], [380.73, 6.05, 399.98, 12.3], [318.42, 71.56, 318.41, 71.56], [318.41, 71.56, 318.42, 71.57], [337.64, 65.32, 337.67, 65.31], [337.67, 65.31, 349.5, 81.59], [349.51, 81.71, 330.32, 87.94], [330.32, 87.94, 330.31, 87.94], [337.64, 65.31, 337.67, 65.3], [337.67, 65.3, 337.67, 45.16], [337.61, 45.08, 318.42, 51.31], [318.42, 51.31, 318.42, 51.32], [337.67, 45.1, 337.67, 45.06], [337.67, 45.06, 337.64, 45.06], [318.41, 71.56, 318.42, 51.32], [299.16, 45.1, 299.16, 65.31], [299.16, 65.31, 299.18, 65.32], [318.42, 71.56, 318.42, 51.32], [299.17, 45.07, 299.16, 45.07], [299.16, 45.07, 299.16, 45.08], [287.27, 81.7, 306.52, 87.95], [287.27, 81.7, 287.26, 81.7], [287.26, 81.7, 287.26, 81.69], [287.3, 81.65, 299.16, 65.32], [299.16, 65.32, 299.18, 65.33], [330.22, 87.81, 318.42, 71.57], [318.43, 104.31, 318.42, 104.33], [318.42, 104.33, 318.41, 104.32], [330.32, 87.94, 318.44, 104.3], [349.58, 167.48, 361.47, 183.85], [361.47, 183.85, 349.57, 200.24], [349.57, 200.24, 337.67, 183.86], [380.73, 177.6, 380.74, 177.6], [380.74, 177.6, 380.73, 177.59], [380.72, 177.57, 368.83, 161.22], [368.83, 161.22, 368.82, 161.22], [349.58, 167.48, 361.48, 183.85], [361.48, 183.85, 380.72, 177.6], [349.57, 147.27, 349.57, 147.23], [349.57, 147.23, 368.72, 141.01], [330.35, 140.99, 330.31, 140.97], [330.31, 140.97, 330.31, 141.0], [330.31, 141.01, 330.31, 161.23], [330.31, 161.23, 330.32, 161.23], [330.35, 140.99, 349.56, 147.23], [349.56, 147.23, 349.56, 147.27], [337.67, 183.86, 349.57, 167.48], [330.32, 161.23, 330.32, 161.22], [330.32, 161.22, 349.56, 167.48], [438.6, 183.78, 438.53, 183.87], [438.53, 183.87, 450.39, 200.19], [450.48, 200.18, 462.33, 183.87], [462.33, 183.87, 462.29, 183.82], [450.4, 200.21, 450.43, 200.25], [450.43, 200.25, 450.47, 200.19], [462.3, 183.82, 462.34, 183.86], [462.34, 183.86, 481.48, 177.65], [481.59, 177.6, 481.59, 177.61], [481.59, 177.61, 481.49, 177.64], [469.68, 161.23, 469.69, 161.23], [469.69, 161.23, 481.57, 177.57], [469.66, 140.99, 450.43, 147.25], [450.43, 147.25, 450.42, 167.28], [431.19, 141.0, 450.42, 147.25], [450.42, 147.25, 450.42, 167.28], [438.6, 183.78, 450.43, 167.49], [431.17, 161.24, 450.42, 167.49], [431.17, 161.24, 419.27, 177.62], [419.27, 177.62, 438.53, 183.87], [481.58, 71.59, 493.47, 87.97], [493.47, 87.97, 481.59, 104.33], [481.58, 71.59, 493.48, 87.96], [493.48, 87.96, 512.72, 81.71], [512.73, 81.7, 500.83, 65.33], [512.74, 81.71, 512.73, 81.7], [500.83, 45.09, 481.57, 51.34], [481.57, 51.34, 481.57, 71.59], [481.57, 71.59, 481.56, 51.35], [481.56, 51.35, 462.31, 45.08], [462.32, 65.34, 462.31, 65.34], [462.31, 65.34, 462.31, 45.08], [481.58, 71.59, 469.69, 87.95], [462.31, 45.08, 462.31, 65.33], [462.31, 65.33, 450.44, 81.68], [450.43, 61.43, 450.4, 61.47], [450.4, 61.47, 450.41, 81.66], [450.43, 61.43, 450.44, 61.45], [450.44, 61.45, 450.44, 81.68], [438.53, 45.07, 450.38, 61.37], [462.32, 118.25, 462.36, 118.3], [462.36, 118.3, 462.36, 98.1], [462.32, 118.25, 450.45, 101.92], [450.45, 101.92, 450.45, 81.73], [450.49, 81.72, 450.45, 81.67], [450.45, 81.67, 450.45, 81.71], [462.36, 98.09, 462.36, 98.05], [462.36, 98.05, 450.51, 81.75], [481.59, 104.33, 469.7, 87.95], [469.7, 87.95, 469.69, 87.95], [481.58, 104.34, 481.6, 104.34], [481.6, 104.34, 481.59, 104.33], [462.36, 98.09, 462.34, 98.09], [462.34, 98.09, 450.46, 81.73], [450.45, 134.66, 450.43, 134.65], [450.43, 134.65, 431.23, 140.9], [469.6, 140.94, 469.69, 140.92], [469.69, 140.92, 450.47, 134.67], [431.22, 140.9, 431.17, 140.92], [431.17, 140.92, 431.2, 140.93], [469.6, 140.94, 450.43, 147.18], [450.43, 147.18, 431.22, 140.93], [450.43, 134.69, 450.46, 134.68], [450.46, 134.68, 450.47, 134.67], [462.33, 118.34, 462.36, 118.3], [462.36, 118.3, 462.32, 118.31], [443.07, 124.58, 443.09, 124.55], [443.09, 124.55, 462.31, 118.31], [431.2, 140.94, 431.19, 140.94], [431.19, 140.94, 431.2, 140.93], [431.19, 140.99, 431.23, 140.95], [431.23, 140.95, 431.19, 140.96], [419.29, 157.35, 419.33, 157.33], [419.33, 157.33, 431.16, 141.04], [411.96, 147.22, 411.97, 147.2], [411.97, 147.2, 431.15, 140.97], [411.96, 147.22, 400.07, 163.59], [400.07, 163.59, 419.29, 157.35], [431.18, 140.96, 431.19, 140.94], [431.19, 140.94, 431.19, 140.95], [431.16, 140.99, 419.29, 157.33], [419.29, 157.33, 419.29, 157.35], [419.29, 157.35, 419.29, 177.58], [419.29, 177.58, 431.17, 161.24], [431.19, 141.0, 431.2, 161.19], [431.2, 161.19, 431.17, 161.24], [368.82, 161.22, 368.82, 161.23], [368.82, 161.23, 380.72, 177.59], [380.72, 177.6, 380.73, 177.61], [380.73, 177.61, 380.73, 177.6], [380.73, 157.4, 380.73, 157.36], [380.73, 157.36, 368.86, 141.02], [380.73, 157.4, 380.71, 157.39], [380.71, 157.39, 368.82, 141.03], [380.73, 157.4, 399.97, 163.65], [399.97, 163.65, 388.07, 147.26], [388.07, 147.26, 368.86, 141.02], [337.7, 118.42, 356.91, 124.66], [356.91, 124.66, 368.78, 140.99], [368.76, 141.02, 368.82, 141.04], [368.82, 141.04, 368.8, 141.01], [349.53, 134.75, 349.55, 134.79], [349.55, 134.79, 368.72, 141.01], [337.7, 118.42, 337.65, 118.4], [337.65, 118.4, 349.49, 134.7], [330.31, 141.0, 330.29, 141.01], [330.29, 141.01, 330.31, 141.01], [330.31, 141.01, 349.55, 147.27], [349.55, 147.27, 349.56, 147.27], [349.53, 134.75, 349.55, 134.75], [349.55, 134.75, 368.77, 140.99], [337.63, 98.08, 337.67, 98.07], [337.67, 98.07, 349.53, 81.73], [330.31, 87.94, 318.42, 104.31], [337.63, 98.08, 337.63, 118.31], [337.63, 118.31, 349.54, 101.93], [349.54, 101.93, 349.53, 81.73], [349.52, 81.7, 349.53, 81.68], [349.53, 81.68, 349.53, 81.69], [349.5, 81.63, 349.5, 81.7], [349.5, 81.7, 349.52, 81.67], [349.54, 81.64, 361.41, 65.31], [361.41, 65.31, 361.4, 45.06], [361.4, 45.06, 349.52, 61.41], [349.52, 61.41, 349.53, 61.42], [349.53, 61.42, 349.53, 81.63], [337.64, 45.06, 337.63, 45.04], [337.63, 45.04, 337.63, 45.07], [337.64, 65.31, 337.62, 65.3], [337.62, 65.3, 337.63, 45.11], [349.52, 81.67, 349.53, 81.68], [349.53, 81.68, 349.53, 81.65], [368.83, 22.43, 368.83, 22.42], [380.7, 38.77, 380.73, 38.81], [380.73, 38.81, 399.93, 45.04], [380.7, 38.77, 380.72, 38.77], [380.72, 38.77, 399.96, 45.02], [361.48, 45.04, 380.72, 51.29], [380.72, 51.29, 399.93, 45.04], [380.64, 38.79, 361.46, 45.03], [361.46, 45.03, 361.48, 45.04], [400.01, 44.98, 399.95, 45.0], [399.95, 45.0, 399.99, 45.02], [419.26, 38.75, 438.47, 45.0], [438.47, 45.0, 419.22, 51.26], [419.22, 51.26, 400.02, 45.02], [431.13, 22.4, 431.14, 22.39], [431.14, 22.39, 431.13, 22.39], [431.08, 22.41, 411.88, 28.64], [411.88, 28.64, 411.88, 28.65], [419.26, 38.75, 419.24, 38.77], [419.24, 38.77, 400.02, 45.01], [349.5, 28.68, 337.67, 44.97], [337.61, 45.08, 337.6, 45.06], [337.6, 45.06, 337.62, 45.03], [361.4, 45.06, 361.33, 44.97], [380.64, 38.79, 368.75, 22.43], [368.75, 22.43, 349.59, 28.65], [361.4, 45.06, 361.48, 45.04], [349.5, 28.68, 349.5, 28.69], [349.5, 28.69, 349.53, 28.74], [361.48, 45.04, 380.66, 38.81], [380.66, 38.81, 380.64, 38.79], [450.37, 28.62, 450.38, 28.61], [450.38, 28.61, 450.37, 28.61], [434.76, 23.54, 431.12, 22.36], [431.12, 22.36, 431.11, 22.37], [438.56, 44.86, 438.47, 45.0], [438.53, 45.08, 450.37, 61.38], [450.37, 61.38, 450.38, 61.37], [450.37, 28.62, 462.27, 45.0], [462.27, 45.0, 450.38, 61.37], [438.47, 45.0, 438.52, 45.07], [462.36, 98.1, 462.32, 98.09], [462.32, 98.09, 462.32, 118.25], [462.33, 118.34, 462.32, 118.33], [462.32, 118.33, 450.45, 134.66], [481.57, 124.59, 469.67, 140.97], [450.43, 134.69, 450.41, 134.71], [450.41, 134.71, 469.6, 140.94], [399.97, 183.9, 399.97, 183.91], [399.97, 183.91, 399.98, 183.9], [419.22, 177.63, 419.22, 177.65], [419.22, 177.65, 419.2, 177.65], [399.97, 163.86, 399.97, 163.66], [399.97, 163.66, 419.23, 157.4], [419.23, 157.4, 419.22, 177.63], [399.97, 163.66, 380.73, 157.4], [380.71, 157.39, 380.72, 177.57], [337.7, 118.42, 337.62, 118.31], [337.62, 118.31, 337.38, 118.39], [337.7, 118.42, 349.52, 134.69], [349.52, 134.69, 349.49, 134.7], [318.37, 124.56, 318.37, 124.57], [318.37, 124.57, 318.39, 124.56], [337.63, 98.08, 337.62, 118.31], [318.39, 104.32, 318.37, 104.32], [318.37, 104.32, 318.37, 124.56], [318.36, 157.33, 318.36, 177.58], [318.36, 177.58, 330.27, 161.2], [330.27, 161.2, 330.27, 140.95], [318.36, 157.33, 330.26, 140.94], [330.26, 140.94, 319.27, 125.82], [306.53, 141.04, 306.46, 140.94], [306.46, 140.94, 318.36, 124.56], [299.16, 163.57, 299.1, 163.58], [299.1, 163.58, 299.1, 183.74], [318.36, 177.58, 299.17, 183.81], [299.1, 183.8, 299.1, 183.84], [299.1, 183.84, 299.12, 183.83], [318.35, 157.32, 318.36, 157.32], [318.36, 157.32, 306.53, 141.04], [306.46, 140.94, 287.2, 147.19], [287.2, 147.19, 287.27, 147.29], [299.15, 163.56, 299.1, 163.57], [299.1, 163.57, 287.27, 147.29], [330.31, 193.99, 349.57, 200.24], [330.31, 193.99, 318.41, 177.61], [318.41, 177.61, 299.15, 183.87], [349.56, 220.49, 330.31, 214.24], [330.31, 214.24, 330.31, 193.99], [349.57, 200.27, 349.57, 200.25], [349.57, 200.25, 330.31, 193.99], [311.05, 220.49, 330.3, 214.24], [330.3, 214.24, 330.3, 193.99], [311.04, 220.49, 311.05, 200.24], [311.04, 220.49, 311.04, 220.5], [311.04, 220.5, 311.05, 220.49], [349.57, 200.27, 361.45, 183.9], [361.45, 183.9, 380.72, 177.64], [349.57, 200.27, 349.56, 200.28], [349.56, 200.28, 349.57, 200.28], [349.56, 220.5, 349.56, 220.54], [349.56, 220.54, 368.81, 214.28], [349.56, 220.49, 349.56, 200.29], [349.56, 200.29, 349.57, 200.29], [399.88, 184.05, 388.07, 200.29], [388.07, 200.29, 388.0, 200.26], [399.96, 183.94, 399.98, 183.91], [399.98, 183.91, 399.98, 183.9], [399.88, 183.87, 380.72, 177.65], [380.72, 177.65, 368.82, 194.03], [388.07, 220.42, 388.07, 220.55], [388.07, 220.55, 388.0, 220.52], [388.07, 220.35, 388.07, 200.3], [388.07, 200.3, 388.0, 200.27], [368.82, 194.04, 368.81, 194.04], [368.81, 194.04, 368.81, 214.28], [419.22, 177.63, 419.17, 177.61], [419.17, 177.61, 419.2, 177.65], [419.22, 177.63, 438.43, 183.86], [438.43, 183.86, 450.33, 200.25], [450.33, 200.25, 431.07, 194.0], [419.19, 177.66, 419.17, 177.62], [419.17, 177.62, 399.97, 183.85], [399.97, 183.85, 399.91, 183.87], [399.91, 183.87, 399.92, 183.88], [399.96, 183.94, 411.81, 200.25], [411.81, 200.25, 412.05, 200.17], [412.05, 200.17, 431.06, 193.99], [431.06, 193.99, 431.06, 194.0], [411.81, 200.25, 411.8, 220.5], [481.48, 177.65, 481.53, 177.57], [481.53, 177.57, 462.3, 183.82], [450.39, 200.19, 450.37, 200.21], [450.37, 200.21, 450.4, 200.2], [450.39, 200.19, 462.27, 183.83], [462.27, 183.83, 462.29, 183.82], [450.48, 200.18, 469.63, 193.96], [469.63, 193.96, 481.48, 177.65], [450.4, 200.21, 450.38, 200.22], [450.38, 200.22, 450.37, 220.47], [450.37, 220.47, 469.63, 214.21], [500.79, 183.84, 500.8, 183.83], [500.8, 183.83, 481.58, 177.59], [469.63, 193.96, 488.89, 200.21], [488.89, 200.21, 500.79, 183.84], [481.55, 177.58, 481.54, 177.58], [481.54, 177.58, 481.49, 177.64], [488.83, 220.46, 488.89, 220.47], [488.89, 220.47, 488.89, 220.38], [469.63, 193.97, 488.88, 200.22], [488.88, 200.22, 488.89, 220.38], [469.68, 140.99, 469.66, 140.97], [469.66, 140.97, 469.66, 140.99], [469.66, 140.99, 469.66, 161.22], [469.66, 161.22, 469.67, 161.24], [481.55, 177.58, 481.57, 177.6], [481.57, 177.6, 481.57, 177.59], [481.57, 177.6, 481.59, 177.6], [500.79, 183.84, 500.83, 183.86], [500.83, 183.86, 500.83, 163.61], [500.83, 163.61, 500.71, 163.57], [481.57, 124.59, 481.57, 124.58], [469.67, 140.97, 481.57, 157.35], [493.45, 140.99, 493.47, 140.97], [493.47, 140.97, 481.67, 124.72], [512.72, 147.25, 512.74, 147.23], [512.74, 147.23, 512.7, 147.22], [512.7, 147.22, 493.48, 140.98], [493.48, 140.98, 493.46, 141.0], [512.7, 147.29, 500.83, 163.61], [500.71, 163.57, 481.57, 157.36], [481.57, 157.36, 481.58, 157.35], [500.86, 98.15, 500.89, 98.11], [512.67, 81.79, 493.49, 88.02], [493.49, 88.02, 481.59, 104.41], [481.59, 104.41, 500.73, 98.2], [500.89, 98.11, 512.76, 81.77], [512.76, 81.77, 512.67, 81.79], [500.73, 98.2, 481.6, 104.42], [481.6, 104.42, 481.6, 124.62], [500.85, 118.41, 500.85, 98.16], [500.85, 98.16, 500.86, 98.16], [520.11, 124.66, 520.11, 124.67], [520.11, 124.67, 520.1, 124.67], [520.1, 104.42, 520.11, 104.42], [520.11, 104.42, 520.11, 124.66], [512.72, 81.71, 500.83, 65.34], [500.83, 65.34, 500.83, 65.33], [512.71, 61.44, 500.83, 45.09], [512.74, 81.71, 512.74, 81.72], [512.74, 81.72, 531.99, 87.97], [500.85, 45.07, 500.84, 45.09], [500.84, 45.09, 512.71, 61.44], [512.79, 28.78, 524.63, 45.09], [524.63, 45.09, 524.62, 45.1], [500.86, 45.05, 512.73, 28.7], [512.73, 28.7, 512.74, 28.71], [543.84, 51.33, 524.64, 45.1], [524.64, 45.1, 524.63, 45.11], [531.99, 67.73, 512.74, 61.48], [512.74, 61.48, 512.74, 61.47], [543.89, 51.36, 543.9, 51.35], [543.9, 51.35, 543.88, 51.34], [500.85, 45.07, 481.61, 51.33], [481.61, 51.33, 462.35, 45.07], [462.35, 45.07, 481.61, 38.8], [500.85, 45.07, 500.87, 45.06], [500.87, 45.06, 500.85, 45.06], [512.74, 28.71, 512.77, 28.68], [512.77, 28.68, 512.73, 28.66], [500.86, 45.05, 500.87, 45.06], [500.87, 45.06, 512.74, 28.71], [481.61, 38.8, 469.71, 22.42], [469.71, 22.42, 450.44, 28.68], [450.44, 28.68, 462.35, 45.06], [462.35, 45.06, 481.61, 38.8], [493.35, 22.65, 481.62, 38.8], [481.62, 38.8, 481.61, 38.79], [493.51, 22.42, 481.62, 6.03], [481.62, 6.03, 469.72, 22.42], [469.72, 22.42, 481.61, 38.79], [419.2, -14.18, 419.2, 5.98], [419.2, 5.98, 419.24, 6.04], [431.1, 22.36, 419.24, 6.04], [419.25, -14.21, 431.11, 2.11], [419.25, -14.21, 419.2, -14.27], [419.2, -14.27, 419.2, -14.18], [434.76, 23.54, 450.37, 28.62], [450.37, 28.62, 450.37, 28.61], [431.11, 2.25, 431.11, 22.36], [431.11, 22.36, 434.76, 23.54], [443.0, -14.25, 443.02, -14.26], [443.02, -14.26, 462.27, -8.01], [431.12, 2.11, 431.11, 2.12], [431.11, 2.12, 431.17, 2.14], [399.89, -20.53, 380.63, -14.26], [380.63, -14.26, 399.89, -8.0], [399.89, -8.0, 419.15, -14.26], [419.15, -14.26, 399.89, -20.53], [431.05, -30.65, 411.79, -36.91], [411.79, -36.91, 411.7, -36.78], [431.05, -30.65, 419.15, -14.27], [419.15, -14.27, 399.89, -20.53], [368.94, -30.72, 387.99, -36.9], [380.62, -14.29, 380.63, -14.27], [380.63, -14.27, 399.89, -20.53], [399.89, -20.53, 387.99, -36.9], [368.74, -30.66, 368.72, -30.65], [368.72, -30.65, 368.75, -30.62], [399.89, -53.29, 388.0, -36.91], [388.0, -36.91, 388.0, -36.9], [399.89, -20.53, 399.9, -20.53], [399.9, -20.53, 411.7, -36.78], [411.79, -36.91, 399.97, -53.19], [380.62, -14.29, 380.62, 5.94], [380.62, 5.94, 368.72, 22.33], [368.72, 22.33, 368.71, 2.07], [380.62, -14.29, 380.62, -14.31], [380.62, -14.31, 380.61, -14.3], [356.88, -14.22, 356.81, -14.31], [356.81, -14.31, 356.82, -14.33], [368.68, -30.65, 368.71, -30.69], [368.71, -30.69, 368.73, -30.66], [380.61, -14.3, 380.61, -14.31], [380.61, -14.31, 368.75, -30.63], [368.71, 2.07, 349.46, 8.33], [349.46, 8.33, 349.45, 28.55], [349.5, 28.57, 368.71, 22.32], [368.71, 22.32, 368.71, 2.07], [337.55, -8.06, 349.45, 8.32], [349.45, 8.32, 368.71, 2.07], [337.55, -8.06, 356.81, -14.31], [443.0, -14.25, 431.14, -30.58], [431.14, -30.58, 419.25, -14.21], [431.17, 2.14, 431.14, 2.18], [431.14, 2.18, 431.11, 2.14], [431.18, 2.13, 443.04, -14.2], [443.04, -14.2, 443.0, -14.25], [500.89, 98.11, 520.09, 104.34], [520.09, 104.34, 531.99, 87.97], [512.67, 81.79, 500.83, 98.09], [500.83, 98.09, 500.89, 98.11], [450.32, 220.5, 450.32, 200.26], [450.32, 200.26, 431.07, 194.0], [450.32, 220.5, 450.28, 220.49], [337.62, 45.03, 337.72, 44.99], [337.72, 44.99, 337.66, 44.97], [337.62, 45.03, 318.47, 51.26], [318.47, 51.26, 299.21, 45.0], [299.21, 45.0, 299.28, 44.97], [337.67, 44.97, 337.72, 44.99], [337.72, 44.99, 349.53, 28.74], [349.59, 28.65, 349.63, 28.61], [349.63, 28.61, 349.5, 28.57], [318.47, 38.73, 318.51, 38.68], [318.49, 5.99, 318.47, 5.96], [318.47, 5.96, 318.46, 5.98], [318.39, 6.08, 306.57, 22.35], [306.57, 22.35, 306.59, 22.37], [299.2, 45.08, 299.2, 65.3], [299.2, 65.3, 299.18, 65.32], [287.3, 81.65, 287.3, 81.68], [287.3, 81.68, 299.18, 65.33], [299.18, 45.07, 299.2, 45.05], [299.2, 45.05, 299.2, 45.08], [299.17, 45.07, 299.19, 45.05], [299.19, 45.05, 287.31, 28.7], [287.26, 28.71, 287.29, 28.66], [287.29, 28.66, 287.31, 28.69], [275.42, 45.01, 275.39, 45.04], [275.39, 45.04, 275.46, 45.14], [287.27, 81.68, 287.29, 81.68], [287.29, 81.68, 287.29, 81.66], [268.03, 87.74, 268.04, 67.69], [268.04, 67.69, 268.13, 67.66], [256.22, 51.27, 256.13, 51.3], [256.13, 51.3, 256.22, 51.42], [275.39, 45.04, 256.24, 51.26], [256.22, 51.42, 268.03, 67.68], [268.03, 67.68, 268.13, 67.64], [287.27, 81.68, 306.51, 87.93], [306.51, 87.93, 306.52, 87.95], [287.27, 81.68, 287.25, 81.68], [287.25, 81.68, 287.26, 81.69], [268.03, 87.93, 287.25, 81.68], [287.25, 81.68, 287.25, 81.69], [268.01, 87.93, 267.99, 87.94], [267.99, 87.94, 268.01, 87.97], [268.11, 88.1, 279.89, 104.32], [279.89, 104.32, 279.95, 104.3], [299.15, 98.06, 299.15, 118.31], [299.15, 118.31, 318.32, 124.54], [318.41, 104.32, 318.41, 124.55], [318.41, 124.56, 318.41, 124.57], [318.41, 124.57, 318.39, 124.56], [279.89, 104.32, 279.88, 124.47], [299.14, 98.07, 299.14, 98.06], [299.14, 98.06, 280.13, 104.24], [299.13, 118.31, 299.14, 118.31], [299.14, 118.31, 299.14, 98.07], [279.88, 124.55, 279.88, 124.57], [279.88, 124.57, 279.94, 124.55], [318.51, 38.68, 318.55, 38.72], [318.55, 38.72, 318.49, 38.74], [306.66, 22.36, 306.65, 22.35], [306.65, 22.35, 306.59, 22.37], [318.49, 38.74, 299.29, 44.98], [299.29, 44.98, 299.28, 44.97], [399.88, 183.87, 399.88, 183.86], [399.88, 183.86, 399.89, 183.88], [399.87, 204.11, 399.88, 184.05], [399.95, 204.22, 411.78, 220.49], [411.78, 220.49, 411.78, 200.24], [411.78, 200.24, 399.95, 183.95], [399.91, 184.0, 399.91, 204.13], [399.91, 204.13, 399.9, 204.14], [388.07, 220.42, 388.0, 220.51], [388.0, 220.51, 388.0, 220.44], [399.91, 183.88, 399.91, 183.87], [399.91, 183.87, 399.9, 183.88], [399.88, 183.92, 388.0, 200.25], [388.0, 200.25, 388.0, 200.26], [299.08, 130.81, 299.1, 130.78], [299.1, 130.78, 318.31, 124.55], [318.35, 124.55, 318.36, 124.53], [318.36, 124.53, 318.32, 124.54], [299.08, 130.82, 287.2, 147.17], [287.2, 147.17, 287.21, 147.16], [287.21, 147.16, 306.46, 140.91], [306.46, 140.91, 318.33, 124.57], [299.09, 130.82, 299.1, 130.82], [299.1, 130.82, 318.33, 124.57], [299.13, 118.31, 299.1, 118.3], [299.1, 118.3, 279.96, 124.52], [318.36, 6.04, 318.29, 5.94], [318.29, 5.94, 318.45, 5.99], [349.42, 28.53, 337.55, 12.19], [337.55, 12.19, 337.51, 12.18], [330.35, 22.38, 330.19, 22.33], [330.19, 22.33, 318.45, 6.16], [337.54, -8.01, 337.51, -8.05], [337.51, -8.05, 337.51, 12.17], [349.42, 28.53, 349.42, 8.33], [349.42, 8.33, 337.54, -8.01], [349.37, 28.52, 337.51, 12.2], [337.51, 12.2, 337.51, 12.18], [349.4, 28.57, 349.42, 28.59], [349.42, 28.59, 349.42, 28.57], [450.38, 28.56, 450.38, 8.36], [450.38, 8.36, 455.7, 1.04], [450.41, 28.57, 462.29, 12.23], [462.29, 12.23, 462.29, 12.19], [450.41, 28.57, 450.38, 28.61], [450.38, 28.61, 450.38, 28.58], [462.29, 12.19, 462.28, -8.02], [462.28, -8.02, 462.27, -8.01], [450.41, 28.57, 469.62, 22.33], [469.62, 22.33, 481.52, 5.94], [481.52, 5.94, 462.32, 12.18], [450.38, 28.56, 462.27, 12.2], [450.37, 28.57, 450.36, 28.58], [450.36, 28.58, 450.37, 28.58], [500.87, 130.94, 500.83, 130.95], [500.83, 130.95, 481.67, 124.72], [520.08, 124.69, 500.83, 118.43], [500.83, 118.43, 481.63, 124.67], [481.61, 124.68, 481.57, 124.69], [481.57, 124.69, 481.63, 124.71], [500.86, 130.92, 481.64, 124.68], [512.7, 147.29, 493.5, 141.05], [493.5, 141.05, 493.46, 141.0], [318.29, -47.07, 306.39, -30.7], [306.39, -30.7, 306.46, -30.61], [318.29, -47.07, 318.29, -47.08], [318.29, -47.08, 330.19, -30.7], [337.55, -8.06, 349.45, -24.44], [349.45, -24.44, 330.2, -30.69], [330.2, -30.69, 318.3, -14.32], [337.54, -8.06, 318.3, -14.32], [337.51, 12.17, 337.54, 12.18], [337.54, 12.18, 337.54, -8.01], [318.28, -14.11, 318.29, 5.92], [318.29, 5.92, 318.46, 5.98], [318.28, -14.11, 318.28, 5.92], [318.28, 5.92, 299.29, 12.1], [299.03, -7.68, 299.02, 12.18], [299.02, 12.18, 299.29, 12.1], [306.46, -30.61, 318.29, -14.32], [306.39, -30.7, 306.33, -30.68], [299.03, -8.07, 318.28, -14.32], [268.03, 108.32, 267.93, 108.18], [267.93, 108.18, 256.21, 124.31], [256.05, 124.54, 256.03, 124.55], [256.03, 124.55, 256.08, 124.62], [267.98, 140.88, 279.83, 124.56], [279.83, 124.56, 268.03, 108.32], [267.93, 140.94, 267.93, 140.93], [287.21, 147.16, 287.19, 147.2], [287.19, 147.2, 287.18, 147.19], [299.09, 130.82, 299.08, 130.81], [267.94, 140.93, 287.18, 147.19], [287.18, 147.19, 287.18, 167.44], [287.18, 167.44, 267.93, 161.18], [267.93, 161.18, 267.92, 140.94], [248.67, 147.22, 248.67, 147.19], [248.85, 167.38, 248.66, 167.44], [248.66, 167.44, 248.67, 147.69], [236.8, 130.8, 236.77, 130.81], [236.77, 130.81, 248.67, 147.18], [256.1, 124.65, 267.93, 140.93], [248.67, 147.19, 248.69, 147.18], [236.81, 130.8, 256.03, 124.55], [399.88, 236.87, 411.77, 220.49], [411.77, 220.49, 399.95, 204.22], [419.14, 243.12, 419.13, 243.13], [419.13, 243.13, 419.12, 243.12], [399.88, 236.87, 411.78, 220.49], [411.78, 220.49, 411.8, 220.5], [431.03, 226.75, 411.9, 220.53], [419.12, 243.12, 399.88, 236.87], [419.12, 243.12, 419.12, 263.37], [419.12, 263.37, 399.87, 257.11], [380.6, 263.36, 380.6, 263.37], [380.6, 263.37, 395.92, 258.39], [380.61, 243.14, 380.61, 243.12], [395.92, 258.39, 399.86, 257.11], [399.86, 257.11, 399.86, 236.87], [368.73, 226.73, 368.71, 226.74], [368.71, 226.74, 368.76, 226.81], [388.06, 220.61, 399.87, 236.86], [520.19, 124.77, 520.12, 124.67], [520.12, 124.67, 532.02, 108.29], [535.74, 113.42, 543.92, 124.68], [543.92, 124.68, 532.03, 141.05], [532.02, 108.29, 535.74, 113.42], [563.18, 130.94, 563.18, 130.93], [563.18, 130.93, 543.93, 124.68], [551.27, 147.31, 551.28, 147.31], [551.28, 147.31, 563.18, 130.94], [532.02, 161.3, 532.02, 161.25], [551.15, 167.52, 551.27, 167.56], [551.27, 167.56, 551.27, 147.66], [551.27, 147.31, 532.03, 141.05], [512.86, 167.52, 532.01, 161.3], [532.01, 161.3, 532.01, 161.26], [512.77, 167.55, 512.75, 167.56], [512.75, 167.56, 512.76, 147.41], [520.19, 124.77, 532.02, 141.05], [512.76, 147.3, 512.76, 147.31], [512.76, 147.31, 512.85, 147.28], [500.86, 130.92, 500.86, 130.93], [500.86, 130.93, 500.87, 130.94], [520.09, 124.68, 520.12, 124.67], [481.53, -14.3, 481.53, -14.31], [481.58, -14.37, 493.43, -30.68], [493.43, -30.68, 481.53, -47.07], [481.53, -47.07, 469.67, -30.74], [481.58, -14.37, 493.44, -30.68], [493.44, -30.68, 512.61, -24.45], [500.78, -8.05, 500.79, -8.05], [500.89, -8.19, 512.69, -24.43], [512.69, -24.43, 512.61, -24.45], [500.78, -8.05, 500.78, 12.19], [500.78, 12.19, 481.53, 5.94], [481.53, 5.94, 481.52, -14.31], [481.54, -14.31, 500.78, -8.05], [462.32, 12.18, 481.52, 5.93], [481.52, 5.93, 481.52, -14.31], [462.27, -8.06, 462.27, -8.01], [450.43, -24.45, 450.37, -24.43], [450.37, -24.43, 462.25, -8.09], [462.27, -8.06, 462.28, -8.06], [462.28, -8.06, 462.32, -8.07], [481.53, -14.31, 469.65, -30.67], [349.68, 220.71, 361.46, 236.92], [361.46, 236.92, 349.56, 253.3], [349.64, 220.65, 349.56, 220.54], [349.56, 220.54, 349.43, 220.72], [368.81, 259.56, 368.82, 259.56], [368.82, 259.56, 380.53, 243.44], [380.61, 243.33, 380.72, 243.18], [380.72, 243.18, 380.61, 243.14], [349.56, 253.3, 361.47, 236.92], [361.47, 236.92, 380.61, 243.14], [349.55, 253.51, 349.55, 273.54], [349.55, 273.54, 368.63, 279.74], [368.7, 279.76, 368.81, 279.8], [368.81, 279.8, 368.81, 279.72], [349.51, 273.55, 349.55, 273.54], [330.29, 279.8, 349.51, 273.55], [349.55, 253.3, 330.3, 259.55], [337.74, 237.03, 349.56, 253.3], [450.38, 220.63, 462.18, 236.87], [462.18, 236.87, 450.29, 253.25], [481.35, 243.27, 469.54, 259.51], [469.54, 259.51, 469.53, 259.51], [481.44, 243.13, 462.19, 236.88], [462.19, 236.88, 450.29, 253.25], [469.49, 279.74, 469.53, 279.75], [469.53, 279.75, 469.53, 279.68], [450.28, 253.25, 450.28, 273.5], [450.28, 273.5, 469.44, 279.72], [431.02, 279.64, 431.02, 279.75], [431.02, 279.75, 431.09, 279.73], [431.18, 279.7, 450.27, 273.49], [450.27, 273.49, 450.28, 253.25], [431.02, 279.62, 431.02, 259.5], [431.02, 259.5, 431.03, 259.5], [419.14, 243.12, 419.12, 243.12], [438.46, 236.97, 450.28, 253.25], [543.77, 177.87, 543.92, 177.68], [543.92, 177.68, 532.25, 161.62], [532.02, 194.06, 551.27, 200.31], [563.08, 184.07, 563.18, 183.94], [563.18, 183.94, 563.06, 183.9], [563.03, 184.14, 551.28, 200.32], [551.28, 200.32, 551.27, 200.31], [562.81, 183.82, 543.92, 177.68], [543.92, 177.68, 543.78, 177.88], [532.01, 214.29, 532.01, 214.3], [532.01, 214.3, 551.11, 220.51], [551.16, 220.52, 551.27, 220.56], [551.27, 220.56, 551.27, 200.37], [551.27, 200.31, 532.02, 194.05], [512.76, 220.55, 532.01, 214.3], [512.75, 220.55, 512.75, 220.56], [512.75, 220.56, 512.76, 220.55], [512.76, 200.31, 512.75, 200.31], [512.75, 200.31, 512.75, 220.18], [532.02, 194.05, 520.12, 177.68], [563.15, 65.34, 551.26, 81.71], [563.22, 98.0, 575.06, 81.71], [575.06, 81.71, 563.16, 65.33], [563.16, 65.33, 563.15, 65.34], [582.41, 104.35, 582.42, 104.35], [582.42, 104.35, 594.32, 87.97], [594.32, 87.97, 575.07, 81.71], [575.07, 81.71, 563.22, 98.0], [563.16, 98.09, 582.41, 104.35], [582.41, 104.35, 582.41, 124.59], [582.41, 124.59, 563.15, 118.33], [563.15, 118.33, 563.15, 98.3], [563.15, 118.33, 543.93, 124.58], [543.93, 124.58, 543.89, 124.59], [543.89, 124.59, 543.9, 104.38], [543.9, 104.34, 543.9, 104.38], [551.26, 81.71, 532.11, 87.92], [563.16, 98.09, 551.33, 81.8], [563.15, 98.09, 543.9, 104.34], [531.96, 2.08, 543.85, -14.3], [543.85, -14.3, 531.95, -30.68], [531.95, -30.68, 520.05, -14.3], [563.1, -8.02, 563.11, -8.04], [563.11, -8.04, 563.09, -8.05], [563.09, -8.01, 551.21, 8.34], [551.21, 8.34, 551.2, 8.34], [563.02, -8.07, 543.86, -14.29], [543.86, -14.29, 531.96, 2.08], [551.19, 28.58, 531.95, 22.32], [531.95, 22.32, 531.95, 22.31], [512.69, 28.57, 512.69, 28.58], [512.69, 28.58, 512.7, 28.58], [512.69, 8.33, 512.69, 8.39], [531.94, 22.31, 531.94, 22.32], [531.94, 22.32, 512.73, 28.57], [520.05, -14.3, 531.95, 2.08], [512.69, 8.33, 512.7, 8.33], [512.7, 8.33, 531.94, 2.08], [450.39, -89.82, 462.22, -73.53], [462.22, -73.53, 450.32, -57.16], [481.38, -67.15, 481.48, -67.27], [481.48, -67.27, 481.38, -67.3], [481.37, -67.13, 469.57, -50.9], [481.19, -67.37, 462.22, -73.53], [450.32, -36.91, 450.31, -36.91], [450.31, -36.91, 450.31, -57.15], [469.55, -30.66, 469.57, -30.65], [469.57, -30.65, 469.57, -30.67], [431.06, -50.91, 431.05, -50.9], [431.05, -50.9, 431.05, -31.0], [431.25, -30.72, 450.31, -36.91], [450.32, -57.16, 438.47, -73.47], [419.16, -67.28, 419.15, -67.28], [419.15, -67.28, 419.17, -67.29], [431.06, -50.91, 431.06, -50.9], [431.06, -50.9, 431.18, -50.94], [337.57, -73.58, 349.47, -89.96], [349.47, -89.96, 349.49, -89.92], [361.36, -73.56, 361.37, -73.57], [361.37, -73.57, 349.51, -89.9], [380.61, -67.32, 361.37, -73.57], [361.37, -73.57, 361.36, -73.55], [380.6, -67.28, 368.72, -50.94], [349.51, -36.94, 349.46, -36.95], [349.46, -36.95, 349.46, -57.2], [330.21, -50.95, 330.2, -50.95], [330.2, -50.95, 330.2, -30.69], [330.2, -30.69, 349.46, -36.95], [330.21, -50.95, 330.21, -50.94], [330.21, -50.94, 349.46, -57.2], [337.57, -73.58, 349.47, -57.2], [337.57, -73.58, 318.3, -67.32], [318.3, -67.32, 330.21, -50.95], [268.02, -30.5, 279.77, -14.33], [279.77, -14.33, 279.67, -14.19], [287.12, 8.31, 287.13, 8.31], [287.13, 8.31, 299.03, -8.07], [298.65, -8.19, 279.77, -14.32], [279.77, -14.32, 279.68, -14.19], [287.12, 8.31, 287.12, 28.55], [287.12, 28.55, 267.86, 22.29], [267.86, 22.29, 267.86, 2.05], [287.12, 8.31, 267.87, 2.05], [248.6, 28.26, 248.6, 8.3], [248.6, 8.3, 248.61, 8.3], [248.83, 28.48, 267.86, 22.29], [248.6, 28.26, 248.6, 28.55], [248.6, 28.55, 248.77, 28.5], [236.79, -8.1, 236.71, -8.08], [236.71, -8.08, 236.93, -7.77], [255.97, -14.33, 267.87, 2.05], [248.74, 81.72, 248.77, 81.68], [248.77, 81.68, 236.99, 65.47], [236.99, 65.47, 236.87, 65.3], [236.87, 65.3, 224.97, 81.68], [267.95, 87.91, 248.78, 81.68], [248.78, 81.68, 248.74, 81.73], [267.95, 88.04, 256.13, 104.32], [256.13, 104.32, 256.12, 104.32], [256.05, 124.54, 256.12, 124.56], [256.12, 124.56, 256.12, 124.55], [236.93, 118.32, 236.86, 118.3], [236.86, 118.3, 236.86, 98.06], [217.69, 124.53, 236.86, 118.3], [217.6, 124.48, 217.61, 104.31], [217.6, 124.5, 217.6, 124.56], [217.6, 124.56, 217.64, 124.55], [217.61, 104.31, 217.65, 104.3], [224.97, 81.68, 236.87, 98.06], [267.93, 193.94, 279.82, 177.56], [279.82, 177.56, 267.92, 161.18], [267.93, 193.94, 267.92, 193.94], [267.92, 193.94, 287.17, 200.19], [279.86, 177.57, 299.08, 183.82], [299.08, 183.82, 299.07, 183.84], [279.86, 177.57, 279.83, 177.56], [279.83, 177.56, 267.93, 193.94], [299.07, 183.84, 287.18, 200.2], [287.18, 200.2, 287.17, 200.19], [287.17, 200.19, 267.93, 193.94], [287.17, 220.44, 267.92, 214.18], [267.92, 214.18, 267.91, 193.94], [248.66, 200.19, 248.65, 220.44], [267.91, 214.18, 267.91, 193.94], [236.94, 183.75, 236.76, 183.81], [236.76, 183.81, 236.79, 183.86], [267.91, 193.94, 248.66, 200.19], [256.22, 177.83, 267.92, 193.93], [236.66, 12.21, 224.79, 28.55], [224.79, 28.55, 224.84, 28.62], [236.66, 12.21, 236.69, 12.17], [236.69, 12.17, 236.74, 12.24], [236.74, 44.87, 248.59, 28.55], [248.59, 28.55, 236.81, 12.34], [255.94, 51.19, 255.95, 51.19], [255.95, 51.19, 267.83, 34.85], [248.91, 28.65, 248.6, 28.55], [248.6, 28.55, 236.74, 44.87], [248.91, 28.65, 267.85, 34.81], [267.85, 34.81, 267.83, 34.85], [255.94, 51.19, 255.94, 71.43], [255.94, 71.43, 236.69, 65.17], [236.69, 65.17, 236.68, 45.14], [255.94, 51.19, 236.8, 44.96], [236.68, 45.14, 236.68, 65.17], [236.68, 65.17, 217.6, 71.37], [217.43, 51.26, 217.42, 71.43], [217.42, 71.43, 217.6, 71.37], [217.43, 51.26, 217.43, 51.18], [217.43, 51.18, 236.57, 44.96], [431.07, -83.65, 431.07, -83.66], [431.07, -83.66, 411.81, -89.91], [419.16, -67.28, 419.17, -67.29], [399.9, -53.29, 399.9, -73.53], [419.16, -67.28, 399.91, -73.54], [419.16, -47.16, 419.16, -47.03], [419.16, -47.03, 400.21, -53.19], [380.64, -67.26, 380.64, -47.03], [380.64, -47.03, 399.89, -53.29], [380.64, -67.28, 380.64, -67.29], [380.64, -67.29, 380.65, -67.29], [399.9, -73.55, 388.01, -89.92], [388.01, -89.92, 387.99, -89.91], [368.75, -83.67, 368.74, -83.66], [368.74, -83.66, 368.75, -83.66], [380.65, -67.29, 380.65, -67.28], [380.65, -67.28, 399.89, -73.54], [563.11, 44.96, 563.1, 44.97], [563.1, 44.97, 563.1, 44.96], [563.23, 44.79, 575.0, 28.59], [575.0, 28.59, 574.95, 28.52], [551.2, 28.58, 563.1, 12.2], [563.1, 12.2, 574.95, 28.52], [582.35, 71.46, 582.35, 51.22], [582.35, 51.22, 563.11, 44.96], [563.1, 65.2, 563.1, 65.21], [563.1, 65.21, 582.35, 71.46], [563.09, 65.2, 543.93, 71.43], [543.84, 51.53, 543.84, 71.47], [543.84, 71.47, 543.93, 71.43], [543.84, 51.29, 543.84, 51.21], [543.84, 51.21, 543.85, 51.21], [551.2, 28.58, 563.1, 44.96], [543.85, 51.21, 563.1, 44.96], [500.8, 204.26, 500.7, 204.12], [500.7, 204.12, 488.95, 220.29], [500.7, 236.89, 519.96, 243.14], [519.96, 243.14, 531.86, 226.76], [500.7, 236.89, 512.61, 220.51], [512.61, 220.51, 512.75, 220.55], [481.44, 243.14, 481.43, 263.38], [481.43, 263.38, 500.69, 257.12], [500.69, 257.12, 500.69, 236.88], [481.44, 243.14, 481.44, 243.13], [469.56, 226.78, 469.54, 226.75], [469.54, 226.75, 469.63, 226.72], [500.7, 236.88, 488.87, 220.59], [287.31, 220.43, 299.14, 204.15], [299.14, 204.15, 299.18, 204.21], [299.18, 204.21, 311.04, 220.53], [311.04, 220.53, 299.14, 236.91], [318.4, 243.17, 330.3, 226.79], [330.3, 226.79, 311.05, 220.54], [311.05, 220.54, 299.14, 236.91], [299.14, 257.16, 318.39, 263.41], [318.39, 263.41, 318.39, 243.17], [318.39, 243.17, 299.14, 236.91], [299.13, 236.93, 299.13, 257.15], [299.13, 257.15, 299.14, 257.16], [287.24, 220.53, 299.14, 236.91], [287.24, 220.53, 267.98, 226.78], [267.98, 226.78, 279.88, 243.16], [551.26, 81.71, 551.26, 81.72], [551.26, 81.72, 532.1, 87.94], [543.93, 71.57, 543.89, 71.59], [543.89, 71.59, 532.02, 87.93], [563.16, 65.33, 551.26, 81.71], [512.7, 28.65, 500.83, 12.32], [500.83, 12.32, 500.83, 12.27], [512.69, 8.39, 512.74, 8.45], [512.74, 8.45, 512.73, 28.56], [512.7, 28.65, 512.73, 28.7], [512.73, 28.7, 512.73, 28.66], [512.69, 8.39, 500.83, -7.93], [500.83, -7.93, 500.83, 12.27], [543.93, 124.58, 543.93, 104.43], [543.93, 104.43, 543.9, 104.38], [532.02, 108.29, 532.02, 108.3], [532.02, 108.3, 535.74, 113.42], [520.11, 124.66, 532.0, 108.31], [532.0, 108.31, 531.99, 88.05], [531.99, 88.05, 520.1, 104.42], [520.1, 104.42, 520.09, 104.43], [520.09, 104.43, 520.09, 124.66], [543.93, 71.43, 543.93, 51.41], [543.93, 51.41, 543.84, 51.53], [543.84, 51.53, 532.02, 67.79], [532.02, 67.79, 532.02, 87.93], [543.93, 71.57, 543.93, 71.66], [543.93, 71.66, 532.11, 87.92], [512.69, 28.57, 512.68, 28.57], [531.94, 22.31, 512.73, 28.56], [551.19, 28.58, 551.2, 28.57], [551.2, 28.57, 531.95, 22.31], [512.79, 28.78, 512.77, 28.77], [512.77, 28.77, 524.62, 45.1], [512.79, 28.78, 532.02, 35.03], [532.02, 35.03, 543.84, 51.29], [543.87, 51.39, 543.93, 51.41], [543.93, 51.41, 543.89, 51.36], [543.84, 51.38, 524.67, 45.16], [524.67, 45.16, 524.63, 45.11], [512.69, 28.55, 500.87, 12.29], [500.87, 12.29, 500.83, 12.27], [481.62, 6.03, 500.83, 12.27], [512.73, 28.66, 512.78, 28.67], [512.78, 28.67, 512.73, 28.62], [481.4, 243.07, 462.4, 236.9], [462.4, 236.9, 450.56, 220.6], [481.52, 243.11, 481.65, 243.15], [481.65, 243.15, 481.6, 243.08], [469.63, 226.72, 469.76, 226.76], [469.76, 226.76, 469.78, 226.8], [450.54, 220.53, 450.49, 220.51], [450.49, 220.51, 450.51, 220.54], [520.15, 177.63, 520.18, 177.62], [520.18, 177.62, 532.02, 161.31], [532.02, 161.25, 532.08, 161.24], [532.08, 161.24, 532.03, 161.3], [500.95, 183.82, 500.91, 183.88], [500.91, 183.88, 500.95, 183.86], [512.77, 167.55, 512.81, 167.49], [512.81, 167.49, 512.86, 167.47], [419.39, 243.04, 431.17, 226.81], [431.17, 226.81, 450.17, 220.65], [438.46, 236.97, 438.54, 236.95], [438.54, 236.95, 450.38, 220.63], [419.39, 243.04, 419.27, 243.2], [419.27, 243.2, 438.46, 236.97], [431.03, 226.75, 431.16, 226.8], [431.16, 226.8, 450.2, 220.6], [450.32, 220.5, 431.16, 214.27], [450.32, 220.5, 450.42, 220.53], [450.42, 220.53, 450.33, 220.56], [450.54, 220.53, 469.7, 214.3], [469.7, 214.3, 488.78, 220.51], [469.56, 226.78, 469.69, 226.83], [469.69, 226.83, 469.78, 226.8], [512.91, 220.4, 512.92, 220.42], [512.92, 220.42, 512.92, 220.4], [501.07, 183.86, 512.92, 200.17], [512.92, 200.17, 512.92, 200.25], [501.03, 183.8, 501.02, 183.79], [501.02, 183.79, 501.02, 183.82], [501.02, 184.16, 501.01, 204.04], [501.01, 204.04, 512.75, 220.18], [500.86, 183.93, 500.86, 204.18], [500.86, 204.18, 500.8, 204.26], [500.86, 183.93, 488.95, 200.31], [488.95, 200.31, 488.95, 220.29], [500.95, 183.9, 500.95, 183.91], [500.95, 183.91, 500.96, 183.89], [500.95, 183.82, 500.95, 163.66], [500.95, 163.66, 512.76, 147.41], [512.86, 167.52, 501.03, 183.8], [299.2, 204.19, 299.22, 204.16], [299.22, 204.16, 299.22, 183.96], [287.31, 220.43, 287.31, 220.54], [287.31, 220.54, 299.18, 204.21], [287.31, 220.43, 287.31, 200.29], [287.31, 200.29, 299.15, 184.0], [299.22, 183.96, 299.22, 183.91], [299.22, 183.91, 299.2, 183.93], [380.62, 243.12, 380.8, 243.18], [380.8, 243.18, 380.73, 243.08], [349.7, 220.56, 349.64, 220.54], [349.64, 220.54, 349.66, 220.57], [368.73, 226.73, 368.9, 226.79], [368.9, 226.79, 368.93, 226.83], [349.72, 220.66, 361.54, 236.92], [361.54, 236.92, 380.61, 243.12], [279.86, 177.57, 267.99, 161.23], [267.99, 161.23, 287.25, 167.48], [287.25, 167.48, 299.1, 183.8], [279.86, 177.57, 279.89, 177.61], [279.89, 177.61, 299.07, 183.84], [287.27, 147.29, 287.26, 167.46], [287.26, 167.46, 299.1, 183.74], [299.15, 163.56, 287.27, 147.21], [287.27, 147.21, 287.27, 147.29], [299.16, 183.82, 299.17, 183.84], [299.17, 183.84, 299.17, 183.81], [299.16, 163.57, 299.17, 163.59], [299.17, 163.59, 299.17, 183.81], [311.05, 220.49, 311.06, 200.25], [311.06, 200.25, 311.05, 200.24], [311.05, 220.49, 311.05, 220.5], [299.15, 184.0, 299.14, 204.12], [299.14, 204.12, 299.2, 204.19], [318.73, 243.06, 318.59, 243.25], [318.59, 243.25, 337.74, 237.03], [318.73, 243.06, 330.49, 226.87], [330.49, 226.87, 349.43, 220.72], [337.74, 237.03, 337.86, 237.0], [337.86, 237.0, 349.68, 220.71], [349.75, 220.63, 349.76, 220.61], [349.76, 220.61, 349.73, 220.62], [330.31, 214.24, 311.05, 220.5], [311.05, 220.5, 330.31, 226.76], [330.31, 226.76, 349.56, 220.5], [368.93, 226.83, 368.88, 226.85], [368.88, 226.85, 368.76, 226.81], [388.06, 220.61, 388.14, 220.58], [388.14, 220.58, 388.01, 220.54], [387.9, 220.51, 368.88, 214.32], [368.88, 214.32, 349.7, 220.56], [349.66, 220.57, 349.62, 220.59], [349.62, 220.59, 349.69, 220.61], [248.91, 28.65, 248.85, 28.67], [248.85, 28.67, 267.83, 34.85], [287.32, 28.69, 287.37, 28.67], [287.37, 28.67, 287.34, 28.66], [268.07, 34.93, 268.11, 34.94], [268.11, 34.94, 287.26, 28.71], [248.91, 28.65, 268.11, 22.41], [268.11, 22.41, 287.26, 28.64], [268.11, 88.02, 268.11, 87.95], [268.11, 87.95, 268.08, 87.98], [268.02, 88.07, 256.2, 104.33], [256.2, 104.33, 256.21, 124.31], [268.09, 108.24, 268.11, 108.2], [268.11, 108.2, 268.11, 88.1], [299.03, -7.68, 299.29, -8.03], [299.29, -8.03, 299.29, 12.1], [299.03, -7.68, 287.38, 8.35], [287.38, 8.35, 287.38, 28.6], [287.38, 28.6, 299.29, 12.22], [299.29, 12.22, 299.29, 12.1], [306.66, 22.36, 306.68, 22.36], [306.68, 22.36, 318.45, 6.16], [287.44, 28.58, 287.42, 28.61], [287.42, 28.61, 306.6, 22.38], [318.36, 6.04, 299.32, 12.22], [299.32, 12.22, 287.44, 28.58], [318.55, 6.01, 318.58, 5.97], [318.58, 5.97, 318.51, 5.99], [268.07, 34.93, 268.12, 34.85], [268.12, 34.85, 287.26, 28.64], [275.42, 45.01, 275.48, 44.99], [275.48, 44.99, 287.31, 28.7], [268.07, 34.93, 256.22, 51.24], [256.22, 51.24, 275.42, 45.01], [268.06, 88.08, 268.07, 88.08], [268.07, 88.08, 268.06, 88.06], [267.95, 87.91, 256.18, 71.7], [256.18, 71.7, 236.99, 65.47], [248.74, 81.73, 248.82, 81.83], [248.82, 81.83, 267.95, 88.04], [236.99, 65.47, 236.91, 65.44], [236.91, 65.44, 248.74, 81.72], [268.03, 87.74, 268.13, 87.87], [268.13, 87.87, 268.13, 67.66], [256.22, 51.42, 256.22, 71.49], [256.22, 71.49, 268.03, 87.74], [256.22, 51.27, 256.22, 51.24], [256.22, 51.24, 256.24, 51.26], [256.24, 51.26, 268.13, 67.62], [268.13, 67.62, 268.13, 67.64], [279.95, 104.3, 279.97, 104.33], [279.97, 104.33, 279.96, 124.52], [279.94, 124.55, 279.96, 124.58], [279.96, 124.58, 279.96, 124.54], [268.08, 87.98, 268.06, 87.95], [268.06, 87.95, 268.06, 88.02], [268.09, 108.24, 268.06, 108.2], [268.06, 108.2, 268.06, 88.08], [419.34, -67.25, 431.18, -50.96], [431.18, -50.96, 431.18, -50.95], [431.05, -30.89, 419.27, -47.09], [419.27, -47.09, 419.27, -47.13], [419.29, -67.33, 419.28, -67.34], [419.28, -67.34, 419.28, -67.32], [431.15, -30.75, 431.18, -30.7], [431.18, -30.7, 431.18, -30.74], [349.51, -36.94, 330.34, -30.7], [330.34, -30.7, 349.55, -24.45], [349.51, -36.94, 349.59, -36.96], [349.59, -36.96, 368.72, -30.75], [368.79, -30.68, 368.86, -30.7], [368.86, -30.7, 368.82, -30.72], [368.68, -30.65, 349.6, -24.44], [349.6, -24.44, 349.55, -24.45], [450.32, -36.91, 450.51, -36.97], [450.51, -36.97, 469.57, -30.78], [469.65, -30.67, 469.78, -30.71], [469.78, -30.71, 469.67, -30.74], [450.46, -24.47, 450.52, -24.45], [450.52, -24.45, 469.65, -30.67], [450.43, -24.45, 431.26, -30.68], [431.26, -30.68, 443.15, -14.29], [443.15, -14.29, 462.25, -8.09], [462.32, -8.07, 462.42, -8.04], [462.42, -8.04, 462.38, -8.09], [450.43, -24.45, 450.52, -24.42], [450.52, -24.42, 462.38, -8.09], [431.05, -31.0, 419.36, -47.1], [419.36, -47.1, 419.27, -47.13], [431.05, -30.78, 411.99, -36.97], [411.99, -36.97, 400.21, -53.19], [368.75, -30.74, 380.62, -47.08], [380.62, -47.08, 380.62, -67.27], [380.59, -67.28, 368.71, -50.94], [368.94, -30.72, 368.93, -30.71], [368.93, -30.71, 387.99, -36.9], [368.94, -30.72, 380.83, -47.1], [380.83, -47.1, 399.89, -53.29], [399.97, -53.19, 388.2, -36.96], [388.2, -36.96, 388.0, -36.9], [368.75, -30.62, 356.94, -14.36], [356.94, -14.36, 356.82, -14.33], [349.55, -24.45, 337.68, -8.11], [337.68, -8.11, 356.82, -14.33], [349.55, -24.45, 349.58, -24.5], [349.58, -24.5, 368.69, -30.7], [368.82, -30.72, 368.84, -30.75], [368.84, -30.75, 368.77, -30.73], [298.54, 258.0, 299.14, 257.17], [299.14, 257.17, 299.14, 257.16], [287.23, 253.3, 287.22, 253.3], [279.88, 243.16, 279.87, 243.17], [267.97, 259.55, 267.97, 279.8], [267.97, 279.8, 287.22, 273.54], [287.22, 273.54, 287.22, 253.3], [318.39, 263.42, 299.14, 257.17], [306.5, 279.79, 318.39, 263.43], [318.39, 263.43, 318.39, 263.42], [287.25, 273.56, 306.49, 279.81], [306.49, 279.81, 306.5, 279.79], [256.91, 244.32, 256.07, 243.17], [256.07, 243.17, 267.97, 226.79], [267.97, 226.79, 279.87, 243.17], [287.17, 220.44, 267.91, 226.7], [267.91, 226.7, 267.9, 226.7], [330.3, 259.55, 330.3, 259.54], [330.3, 259.54, 318.4, 243.17], [318.39, 243.17, 318.39, 243.16], [318.39, 243.16, 318.4, 243.17], [318.39, 263.41, 318.39, 263.42], [318.39, 296.17, 318.4, 296.18], [318.4, 296.18, 318.4, 296.17], [330.25, 279.73, 318.4, 263.41], [318.4, 263.41, 318.39, 263.42], [267.9, 226.7, 267.91, 226.69], [267.91, 226.69, 248.8, 220.49], [287.23, 273.55, 267.97, 279.8], [267.97, 279.8, 279.88, 296.18], [279.88, 296.18, 299.14, 289.93], [267.9, 259.46, 267.91, 259.46], [267.91, 259.46, 256.91, 244.32], [267.9, 259.46, 248.65, 253.21], [248.65, 253.21, 236.75, 236.82], [318.39, 296.17, 299.14, 289.92], [299.14, 289.92, 287.25, 273.56], [299.14, 289.93, 279.88, 296.19], [279.88, 296.19, 299.14, 302.45], [299.14, 302.45, 318.4, 296.19], [318.4, 296.19, 299.14, 289.93], [520.38, 243.55, 520.13, 243.2], [520.13, 243.2, 500.86, 236.94], [500.86, 236.94, 512.76, 253.33], [512.76, 253.33, 532.02, 259.58], [500.86, 236.94, 500.85, 257.2], [532.02, 279.84, 512.76, 273.58], [512.76, 253.33, 532.01, 259.59], [532.01, 259.59, 532.02, 279.84], [532.04, 259.57, 543.92, 243.2], [543.92, 243.2, 543.92, 243.19], [532.02, 226.83, 532.02, 226.82], [532.02, 226.82, 543.92, 243.19], [532.03, 259.58, 532.02, 259.58], [532.02, 226.83, 520.13, 243.2], [500.85, 257.2, 481.6, 263.45], [481.6, 263.45, 493.5, 279.83], [493.5, 279.83, 495.24, 279.26], [551.16, 220.59, 532.01, 226.81], [532.01, 226.81, 532.02, 226.83], [551.16, 220.59, 551.27, 220.56], [551.27, 220.56, 551.29, 220.59], [469.59, 279.86, 481.49, 263.48], [481.49, 263.48, 493.39, 279.87], [493.39, 279.87, 481.49, 296.25], [532.02, 259.58, 532.02, 279.83], [532.02, 279.83, 551.28, 273.57], [551.28, 273.57, 551.28, 253.32], [532.02, 279.84, 512.76, 273.59], [512.76, 273.59, 500.86, 289.97], [500.86, 289.97, 520.12, 296.22], [520.12, 296.22, 532.02, 279.84], [481.49, 296.25, 500.75, 290.0], [500.75, 290.0, 512.65, 273.61], [563.18, 237.0, 563.18, 236.94], [563.18, 236.94, 563.05, 237.12], [563.18, 237.0, 563.19, 257.19], [563.19, 257.19, 551.28, 273.57], [532.04, 259.57, 551.27, 253.32], [551.27, 253.32, 563.04, 237.11], [217.6, 38.79, 217.76, 38.84], [236.68, 45.11, 236.86, 45.05], [236.86, 45.05, 236.68, 44.99], [217.43, 51.26, 217.6, 51.31], [217.6, 51.31, 236.68, 45.11], [224.96, 28.65, 224.96, 28.66], [224.96, 28.66, 236.74, 44.87], [236.81, 44.97, 236.86, 45.04], [236.86, 45.04, 236.68, 44.99], [205.7, 22.4, 186.44, 28.66], [186.44, 28.66, 198.34, 45.04], [198.34, 45.04, 217.59, 38.78], [217.59, 38.78, 217.6, 38.78], [217.6, 38.78, 205.79, 22.53], [198.35, 65.3, 217.6, 71.55], [217.6, 51.31, 217.6, 71.37], [198.35, 65.3, 198.34, 65.3], [198.34, 65.3, 198.34, 45.07], [236.66, 12.21, 217.61, 6.02], [217.61, 6.02, 216.6, 7.41], [236.81, 12.34, 236.86, 12.28], [236.86, 12.28, 236.74, 12.24], [224.96, 28.66, 224.85, 28.62], [248.83, 28.48, 248.83, 8.32], [248.83, 8.32, 248.78, 8.25], [248.83, 28.48, 248.83, 28.58], [248.83, 28.58, 248.77, 28.5], [236.93, -7.86, 236.93, -8.06], [236.93, -8.06, 248.78, 8.25], [236.92, 12.19, 236.92, 12.2], [236.92, 12.2, 248.6, 28.26], [217.61, 71.55, 236.87, 65.29], [236.87, 65.29, 224.97, 81.68], [198.35, 65.3, 198.36, 65.3], [198.36, 65.3, 217.6, 71.55], [236.92, 12.19, 236.93, 12.19], [236.93, 12.19, 236.93, -7.77], [236.6, -8.16, 217.67, -14.32], [236.92, 12.19, 217.67, 5.93], [236.79, -8.1, 236.93, -8.06], [198.34, 45.05, 186.44, 28.66], [186.44, 28.66, 174.54, 45.05], [174.54, 45.05, 186.44, 61.43], [217.67, 5.93, 216.6, 7.41], [205.77, 22.31, 205.76, 2.06], [205.76, 2.06, 217.6, -14.23], [198.36, 65.3, 198.35, 45.05], [198.34, 45.07, 186.45, 61.43], [186.45, 61.43, 186.45, 81.67], [186.44, 61.43, 174.53, 45.05], [174.53, 45.05, 174.53, 65.3], [174.53, 65.3, 186.44, 81.68], [186.44, 81.68, 186.44, 61.43], [217.49, -14.27, 217.66, -14.32], [217.66, -14.32, 217.59, -14.23], [217.49, -14.27, 198.4, -8.07], [198.4, -8.07, 186.5, 8.32], [186.5, 8.32, 205.76, 2.06], [205.76, 2.06, 217.59, -14.23], [411.81, -110.16, 399.91, -126.55], [399.91, -126.55, 388.01, -110.16], [388.01, -110.16, 399.91, -93.78], [368.74, -103.89, 368.74, -83.66], [368.74, -103.89, 368.74, -103.9], [368.74, -103.9, 387.98, -110.16], [431.07, -83.65, 431.07, -103.9], [431.07, -103.9, 429.64, -104.36], [419.28, -67.23, 419.27, -67.23], [419.27, -67.23, 419.28, -67.24], [450.39, -89.82, 450.43, -89.87], [450.43, -89.87, 450.36, -89.85], [431.17, -83.62, 419.35, -67.35], [450.39, -89.82, 438.53, -73.49], [438.53, -73.49, 438.47, -73.47], [380.59, -67.28, 361.39, -73.51], [361.39, -73.51, 361.36, -73.55], [380.61, -67.32, 368.75, -83.65], [380.64, -67.26, 380.65, -67.26], [380.65, -67.26, 380.64, -67.28], [368.75, -83.65, 368.75, -83.64], [368.75, -83.64, 349.51, -89.9], [450.43, -89.87, 450.43, -89.88], [431.17, -83.62, 431.17, -83.61], [431.17, -83.61, 450.19, -89.79], [431.18, -103.86, 450.31, -110.08], [388.0, -110.16, 399.9, -126.54], [399.9, -126.54, 380.65, -132.8], [380.65, -132.8, 368.74, -116.42], [411.92, -110.12, 411.91, -110.12], [411.91, -110.12, 429.64, -104.36], [349.49, -110.15, 368.75, -116.41], [368.75, -116.41, 387.98, -110.16], [368.74, -116.42, 380.64, -132.8], [380.64, -132.8, 361.38, -126.55], [361.38, -126.55, 349.48, -110.16], [349.48, -110.16, 368.74, -116.42], [431.17, -116.39, 450.43, -110.13], [450.43, -110.13, 438.53, -126.52], [438.53, -126.52, 419.27, -132.77], [419.27, -132.77, 431.17, -116.39], [574.95, 28.52, 563.1, 44.84], [563.1, 44.84, 563.23, 44.79], [563.23, 44.79, 582.36, 38.58], [582.36, 38.58, 594.26, 22.2], [574.95, 28.52, 575.0, 28.45], [575.0, 28.45, 575.22, 28.38], [582.37, 38.59, 582.36, 38.58], [582.36, 38.58, 563.22, 44.8], [563.22, 44.8, 563.1, 44.84], [563.1, 44.84, 563.18, 44.87], [582.36, 51.11, 563.18, 44.87], [582.37, 38.59, 582.36, 38.59], [582.36, 38.59, 601.62, 44.84], [601.62, 44.84, 613.52, 28.46], [613.52, 28.46, 594.27, 22.21], [594.27, 22.21, 582.37, 38.59], [594.25, 22.18, 582.36, 5.82], [582.36, 5.82, 582.34, 5.82], [563.11, 12.08, 575.0, 28.45], [563.11, 12.08, 563.1, 12.07], [563.1, 12.07, 582.34, 5.82], [601.62, 44.96, 601.62, 44.84], [601.61, 63.48, 601.61, 65.1], [601.61, 65.1, 582.36, 71.35], [582.36, 71.35, 582.36, 51.11], [563.09, 65.2, 575.0, 81.59], [575.0, 81.59, 594.26, 87.84], [563.1, 12.08, 563.1, 12.09], [563.1, 12.09, 551.2, 28.45], [563.02, -8.07, 551.19, 8.22], [551.19, 8.22, 551.19, 8.33], [563.09, -8.16, 563.04, -8.09], [551.19, 8.33, 551.19, 28.47], [551.19, 28.47, 551.2, 28.45], [563.09, -7.95, 563.09, 12.09], [563.09, 12.09, 563.1, 12.08], [582.36, 71.46, 601.61, 65.21], [594.26, 22.2, 613.52, 28.46], [613.52, 28.46, 613.52, 8.21], [613.52, 8.21, 594.46, 2.02], [601.62, 44.96, 613.52, 61.34], [613.52, 61.34, 613.52, 81.59], [601.62, 44.96, 601.61, 44.96], [601.61, 44.96, 601.61, 63.48], [594.25, 22.2, 594.25, 22.21], [594.25, 22.18, 594.25, 1.96], [594.25, 1.96, 582.35, -14.42], [582.35, -14.42, 582.35, -14.43], [613.52, 8.21, 601.62, -8.18], [601.62, -8.18, 582.36, -14.43], [582.36, -14.43, 594.26, 1.95], [469.44, 279.72, 469.44, 279.81], [469.44, 279.81, 469.49, 279.74], [481.35, 243.27, 481.35, 243.17], [481.35, 243.17, 469.49, 259.49], [481.35, 243.27, 481.35, 263.43], [481.35, 263.43, 469.53, 279.68], [469.44, 279.72, 469.44, 259.56], [469.44, 259.56, 469.49, 259.49], [551.11, 220.51, 551.12, 220.5], [551.12, 220.5, 532.01, 214.29], [551.11, 220.51, 531.86, 226.76], [512.92, 220.4, 531.86, 214.24], [531.86, 214.24, 532.01, 214.29], [399.87, 257.11, 387.97, 273.49], [387.97, 273.49, 399.86, 289.87], [411.14, 274.35, 411.77, 273.49], [411.77, 273.49, 399.87, 257.11], [417.57, 295.63, 419.11, 296.13], [419.11, 296.13, 430.99, 279.79], [411.86, 273.53, 431.02, 279.75], [431.02, 279.75, 430.99, 279.79], [411.86, 273.53, 411.76, 273.5], [411.76, 273.5, 411.14, 274.35], [368.81, 279.72, 368.69, 279.76], [368.69, 279.76, 368.7, 279.76], [368.7, 279.76, 380.6, 296.14], [380.6, 296.14, 399.85, 289.88], [368.81, 279.72, 387.95, 273.5], [387.95, 273.5, 399.85, 289.88], [399.85, 289.88, 380.61, 296.14], [380.61, 296.14, 399.87, 302.4], [399.87, 302.4, 419.12, 296.14], [399.87, 302.4, 399.87, 322.65], [399.87, 322.65, 419.12, 316.39], [380.55, 316.42, 399.81, 322.69], [399.81, 322.69, 399.81, 302.44], [399.81, 302.44, 380.55, 296.18], [380.55, 296.18, 380.55, 316.42], [419.12, 316.39, 431.03, 332.77], [431.03, 332.77, 431.03, 312.52], [380.55, 316.42, 380.55, 296.17], [380.55, 296.17, 368.64, 312.55], [368.64, 312.55, 368.65, 332.8], [368.65, 332.8, 380.55, 316.42], [368.64, 279.78, 356.74, 296.16], [356.74, 296.16, 356.75, 296.17], [368.64, 279.78, 380.54, 296.17], [380.54, 296.17, 368.64, 312.55], [368.64, 312.55, 356.75, 296.17], [431.12, 279.89, 442.92, 296.14], [442.92, 296.14, 442.91, 296.17], [421.33, 299.17, 431.03, 312.53], [431.03, 312.53, 431.03, 312.52], [431.06, 279.81, 431.03, 279.76], [431.03, 279.76, 431.0, 279.79], [330.27, 279.82, 330.12, 279.77], [330.12, 279.77, 330.25, 279.73], [349.51, 273.55, 349.38, 273.51], [349.38, 273.51, 330.29, 279.72], [349.51, 273.55, 368.64, 279.77], [368.64, 279.77, 349.38, 286.04], [349.38, 286.04, 330.27, 279.82], [356.75, 296.17, 356.74, 296.17], [356.74, 296.17, 338.0, 302.26], [349.31, 286.14, 337.48, 302.43], [337.48, 302.43, 338.0, 302.26], [349.31, 286.14, 349.38, 286.04], [349.38, 286.04, 368.64, 279.78], [431.12, 279.89, 431.07, 279.88], [431.07, 279.88, 442.91, 296.17], [450.4, 286.23, 462.23, 302.52], [462.23, 302.52, 462.0, 302.44], [462.0, 302.44, 442.97, 296.26], [442.97, 296.26, 442.91, 296.17], [450.4, 286.23, 450.33, 286.13], [450.33, 286.13, 431.12, 279.89], [431.09, 279.86, 431.07, 279.86], [431.07, 279.86, 431.11, 279.88], [431.18, 279.83, 450.33, 273.6], [450.33, 273.6, 469.59, 279.86], [469.59, 279.86, 450.33, 286.12], [450.33, 286.12, 431.11, 279.88], [419.27, 243.33, 419.27, 263.45], [419.27, 263.45, 431.02, 279.62], [431.18, 279.83, 431.18, 279.84], [431.18, 279.84, 431.17, 279.83], [431.1, 259.48, 419.27, 243.2], [419.27, 243.2, 419.27, 243.33], [431.18, 279.7, 431.18, 259.58], [431.18, 259.58, 431.1, 259.48], [411.86, 273.53, 411.9, 273.59], [411.9, 273.59, 430.99, 279.79], [411.86, 273.53, 400.0, 257.2], [400.0, 257.2, 419.26, 263.46], [419.26, 263.46, 431.02, 279.64], [431.15, 279.84, 431.17, 279.84], [431.17, 279.84, 431.16, 279.83], [368.65, 279.75, 368.64, 279.77], [368.64, 279.77, 368.68, 279.76], [368.81, 279.72, 387.9, 273.52], [387.9, 273.52, 399.8, 257.13], [399.8, 257.13, 395.92, 258.39], [368.81, 279.53, 380.54, 263.38], [380.54, 263.38, 380.6, 263.36], [368.64, 279.75, 368.63, 279.77], [368.63, 279.77, 368.63, 279.74], [368.81, 279.51, 380.53, 263.38], [380.53, 263.38, 380.53, 243.44], [368.63, 259.5, 380.53, 243.13], [380.53, 243.13, 380.53, 243.44], [368.63, 279.74, 368.62, 259.51], [368.62, 259.51, 368.63, 259.5], [571.06, 142.06, 570.42, 141.18], [570.42, 141.18, 551.27, 147.4], [582.31, 157.56, 582.32, 157.56], [582.32, 157.56, 571.06, 142.06], [582.31, 157.56, 563.06, 163.81], [563.06, 163.81, 551.27, 147.59], [551.27, 147.4, 551.16, 147.43], [551.16, 147.43, 551.27, 147.59], [582.34, 124.84, 582.32, 124.81], [582.32, 124.81, 570.48, 141.1], [570.42, 141.18, 570.48, 141.1], [593.29, 142.47, 594.22, 141.19], [594.22, 141.19, 582.34, 124.84], [582.32, 157.57, 563.07, 163.83], [563.07, 163.83, 563.06, 183.9], [582.32, 157.57, 582.32, 177.82], [582.32, 177.82, 563.08, 184.07], [563.08, 184.07, 563.06, 184.08], [563.06, 184.08, 563.06, 183.9], [593.29, 142.47, 582.32, 157.56], [582.32, 157.56, 582.32, 157.57], [594.23, 161.43, 582.33, 177.81], [582.33, 177.81, 582.32, 157.57], [613.2, 147.35, 613.49, 147.44], [613.49, 147.44, 613.49, 167.68], [613.49, 167.68, 594.23, 161.43], [613.49, 147.44, 632.74, 141.18], [632.74, 141.18, 613.49, 134.92], [594.24, 194.26, 613.5, 200.51], [613.5, 200.51, 601.6, 184.13], [601.6, 184.13, 582.34, 177.87], [582.34, 177.87, 594.24, 194.26], [594.24, 194.26, 582.33, 177.88], [582.33, 177.88, 563.07, 184.14], [563.07, 184.14, 574.97, 200.51], [574.97, 200.51, 574.98, 200.51], [601.61, 118.57, 601.59, 118.54], [601.59, 118.54, 582.48, 124.75], [582.35, 124.83, 582.33, 124.8], [582.33, 124.8, 582.39, 124.78], [551.16, 220.52, 551.16, 200.52], [551.16, 200.52, 551.27, 200.37], [551.16, 220.59, 551.16, 220.77], [551.16, 220.77, 551.29, 220.59], [551.29, 220.59, 563.07, 204.39], [563.07, 204.39, 563.06, 184.14], [563.06, 184.14, 551.27, 200.37], [563.07, 204.39, 574.98, 220.77], [574.98, 220.77, 574.98, 200.52], [574.98, 200.52, 574.98, 200.51], [582.48, 124.75, 582.45, 124.79], [582.45, 124.79, 601.61, 118.57], [582.48, 124.75, 594.35, 108.4], [594.35, 108.4, 594.36, 108.4], [613.56, 102.17, 613.61, 102.15], [613.61, 102.15, 601.71, 118.53], [601.71, 118.53, 601.61, 118.57], [582.44, 124.76, 582.44, 124.79], [582.44, 124.79, 582.46, 124.75], [582.46, 124.75, 594.35, 108.4], [594.35, 108.4, 594.34, 88.15], [594.34, 88.15, 582.44, 104.53], [582.44, 104.53, 582.44, 124.68], [582.44, 124.68, 563.19, 118.42], [563.19, 118.42, 543.93, 124.68], [582.44, 124.68, 582.45, 124.68], [563.18, 130.94, 563.19, 130.94], [563.19, 130.94, 582.44, 124.68], [582.44, 124.71, 582.45, 124.69], [582.45, 124.69, 582.44, 124.69], [570.48, 141.1, 570.55, 141.08], [570.55, 141.08, 582.34, 124.84], [570.48, 141.1, 551.29, 147.33], [551.29, 147.33, 563.19, 130.95], [563.19, 130.95, 582.44, 124.69], [563.06, 184.1, 563.06, 184.14], [563.06, 184.14, 563.05, 184.12], [551.15, 167.52, 551.16, 147.5], [551.16, 147.5, 551.27, 147.66], [551.15, 167.52, 551.15, 167.76], [551.15, 167.76, 562.83, 183.83], [563.06, 183.9, 563.06, 163.88], [563.06, 163.88, 551.27, 147.66], [532.25, 161.62, 531.89, 161.51], [531.89, 161.51, 543.77, 177.87], [562.81, 183.82, 551.15, 167.76], [551.15, 167.76, 532.25, 161.62], [563.03, 184.14, 563.05, 184.15], [563.05, 184.15, 563.04, 184.13], [563.03, 184.14, 543.79, 177.89], [543.79, 177.89, 543.78, 177.88], [494.46, -51.44, 493.35, -51.07], [493.35, -51.07, 493.34, -30.83], [493.34, -30.83, 512.6, -37.08], [512.6, -37.08, 512.6, -57.32], [481.49, -67.47, 481.45, -67.45], [481.45, -67.45, 493.29, -51.16], [493.29, -51.16, 493.35, -51.08], [493.35, -51.08, 494.46, -51.44], [501.68, -72.38, 500.71, -73.71], [500.71, -73.71, 481.49, -67.47], [512.62, -57.33, 512.62, -37.08], [512.62, -37.08, 531.88, -30.82], [531.88, -30.82, 531.87, -51.07], [531.87, -51.07, 512.62, -57.33], [512.62, -57.33, 531.87, -51.08], [531.87, -51.08, 519.96, -67.47], [519.96, -67.47, 531.87, -83.85], [531.87, -83.85, 512.61, -90.1], [512.61, -90.1, 512.46, -89.89], [512.61, -90.1, 512.61, -110.35], [512.61, -110.35, 500.7, -93.97], [551.19, -57.32, 563.09, -73.71], [563.09, -73.71, 543.83, -67.46], [543.83, -67.46, 531.93, -51.07], [531.93, -51.07, 551.19, -57.32], [551.19, -37.08, 551.19, -37.07], [551.19, -37.07, 531.93, -30.82], [551.19, -57.32, 531.93, -51.06], [531.93, -51.06, 531.93, -30.82], [481.48, -87.72, 481.45, -87.71], [481.45, -87.71, 481.45, -67.63], [481.45, -67.53, 481.45, -67.46], [481.45, -67.46, 481.49, -67.48], [500.7, -77.49, 500.71, -93.97], [500.71, -93.97, 500.7, -93.97], [531.93, -30.8, 551.19, -24.55], [551.19, -24.55, 551.43, -24.22], [531.93, -30.8, 543.83, -14.42], [543.83, -14.42, 562.96, -8.2], [531.93, -30.82, 551.19, -24.56], [551.19, -24.56, 570.45, -30.82], [570.45, -30.82, 551.19, -37.08], [481.48, -87.72, 481.48, -67.58], [481.48, -67.58, 481.45, -67.63], [481.48, -87.72, 481.48, -87.84], [481.48, -87.84, 469.58, -104.22], [469.58, -104.22, 469.57, -83.96], [469.57, -83.96, 481.45, -67.63], [481.45, -67.58, 481.47, -67.57], [481.47, -67.57, 481.45, -67.61], [450.59, -89.82, 462.21, -73.83], [462.21, -73.83, 481.37, -67.61], [450.43, -90.18, 469.57, -83.96], [450.32, -90.21, 450.31, -90.21], [469.57, -31.11, 481.38, -47.36], [481.38, -47.36, 481.37, -67.13], [469.47, -50.93, 469.47, -30.98], [469.47, -30.98, 469.57, -31.11], [481.19, -67.37, 469.47, -51.23], [469.47, -51.23, 469.47, -50.93], [493.29, -51.16, 493.29, -30.98], [493.29, -30.98, 481.38, -47.36], [481.38, -47.36, 481.38, -67.15], [493.29, -51.16, 493.29, -51.23], [493.29, -51.23, 481.49, -67.47], [481.38, -67.6, 481.38, -67.61], [481.38, -67.61, 481.4, -67.6], [531.93, -30.8, 512.67, -37.06], [512.67, -37.06, 493.41, -30.8], [493.41, -30.8, 512.67, -24.54], [512.67, -24.54, 531.93, -30.8], [512.61, -24.45, 500.77, -8.15], [500.77, -8.15, 500.89, -8.19], [500.89, -8.19, 520.04, -14.4], [520.04, -14.4, 531.94, -30.79], [531.94, -30.79, 512.67, -24.53], [512.67, -24.53, 512.61, -24.45], [306.33, -30.68, 306.33, -30.64], [306.33, -30.64, 306.26, -30.66], [287.07, -37.89, 287.07, -36.9], [287.07, -36.9, 306.26, -30.66], [306.33, -30.68, 306.33, -50.88], [306.33, -50.88, 287.08, -57.14], [267.82, -30.69, 267.82, -50.9], [267.82, -50.9, 269.31, -51.38], [287.07, -37.89, 287.07, -36.91], [287.07, -36.91, 286.97, -36.87], [267.82, -30.69, 267.82, -30.65], [287.08, -57.16, 306.33, -50.9], [306.33, -50.9, 318.24, -67.28], [318.24, -67.28, 298.98, -73.54], [298.98, -73.54, 287.08, -57.16], [279.71, -67.28, 298.97, -73.53], [298.97, -73.53, 287.08, -57.16], [269.31, -51.38, 287.07, -57.15], [279.71, -67.28, 267.81, -83.66], [267.81, -83.66, 255.91, -67.28], [255.91, -67.28, 256.06, -67.07], [287.09, -89.98, 267.83, -83.72], [267.83, -83.72, 279.73, -67.34], [279.73, -67.34, 298.99, -73.6], [298.99, -73.6, 287.09, -89.98], [255.91, -67.28, 236.65, -73.53], [236.65, -73.53, 248.55, -57.15], [287.09, -89.98, 299.0, -73.59], [299.0, -73.59, 299.0, -93.84], [287.09, -89.98, 287.1, -110.22], [287.1, -110.22, 299.0, -93.84], [318.26, -67.34, 299.01, -73.59], [299.01, -73.59, 299.0, -93.84], [264.28, -52.04, 248.55, -57.16], [248.55, -57.16, 248.55, -57.15], [267.65, -30.7, 248.55, -36.91], [248.55, -36.91, 248.55, -36.94], [267.75, -30.67, 267.81, -30.65], [267.81, -30.65, 267.81, -30.69], [264.28, -52.04, 267.81, -50.89], [267.81, -50.89, 267.81, -30.69], [318.26, -87.58, 318.26, -87.59], [318.26, -87.59, 330.16, -103.97], [330.16, -103.97, 330.17, -83.72], [267.65, -30.7, 267.7, -30.72], [267.7, -30.72, 248.55, -36.94], [267.65, -30.7, 248.44, -24.45], [248.55, -36.94, 248.44, -36.98], [248.44, -36.98, 229.19, -30.71], [236.62, -8.16, 236.55, -8.06], [236.55, -8.06, 236.73, -8.12], [267.7, -30.68, 267.71, -30.7], [267.71, -30.7, 267.67, -30.69], [267.65, -30.62, 255.81, -14.32], [255.81, -14.32, 236.73, -8.12], [267.67, -30.69, 248.45, -24.45], [248.45, -24.45, 236.62, -8.16], [279.67, -14.19, 279.55, -14.23], [279.55, -14.23, 267.72, -30.51], [267.65, -30.62, 267.64, -30.62], [298.65, -8.19, 286.9, -24.37], [286.9, -24.37, 268.02, -30.5], [298.65, -8.19, 298.8, -7.98], [298.8, -7.98, 279.68, -14.19], [290.27, -25.47, 306.16, -30.63], [306.16, -30.63, 286.97, -36.87], [268.01, -30.52, 286.91, -24.37], [286.91, -24.37, 287.13, -24.45], [267.66, -30.64, 267.64, -30.63], [267.64, -30.63, 267.66, -30.63], [286.97, -36.87, 286.9, -36.9], [286.9, -36.9, 267.87, -30.71], [318.29, -47.08, 318.29, -67.33], [318.29, -67.33, 330.2, -50.95], [330.2, -50.95, 330.19, -30.7], [248.67, 147.6, 236.99, 163.67], [236.99, 163.67, 235.82, 163.29], [217.73, 157.41, 229.64, 141.04], [229.64, 141.04, 248.67, 147.22], [248.67, 147.6, 248.89, 147.29], [248.89, 147.29, 248.67, 147.22], [217.72, 176.12, 217.72, 177.66], [217.72, 177.66, 236.79, 183.86], [217.73, 157.41, 217.72, 157.41], [236.98, 163.77, 236.98, 163.67], [236.98, 163.67, 235.82, 163.29], [236.98, 183.74, 236.98, 183.92], [236.98, 183.92, 236.94, 183.9], [205.82, 161.29, 205.82, 141.04], [205.82, 141.04, 217.72, 157.41], [205.82, 161.29, 186.56, 167.55], [186.56, 167.55, 198.46, 183.92], [198.46, 183.92, 198.75, 183.83], [198.46, 183.92, 186.56, 200.31], [186.56, 200.31, 205.82, 194.05], [186.51, 134.73, 167.26, 140.99], [167.26, 140.99, 186.51, 147.25], [186.51, 147.25, 205.77, 140.99], [205.77, 140.99, 186.6, 134.76], [186.6, 134.76, 205.77, 140.98], [205.77, 140.98, 217.68, 124.6], [225.04, 200.3, 225.07, 200.31], [225.07, 200.31, 236.88, 184.06], [215.57, 180.64, 205.81, 194.05], [205.81, 194.05, 205.82, 194.05], [236.94, 183.98, 236.98, 183.93], [236.98, 183.93, 236.94, 183.91], [205.78, 88.03, 205.78, 108.21], [205.78, 108.21, 217.6, 124.48], [217.69, 124.53, 217.69, 104.34], [217.69, 104.34, 217.65, 104.3], [217.65, 104.29, 205.78, 87.96], [205.78, 87.96, 205.78, 88.03], [205.3, 108.06, 205.77, 108.22], [205.77, 108.22, 217.6, 124.5], [205.3, 108.06, 186.51, 101.96], [186.51, 101.96, 186.54, 102.0], [198.42, 118.35, 198.41, 118.35], [198.41, 118.35, 186.54, 102.0], [225.04, 200.3, 236.88, 184.0], [236.88, 184.0, 236.88, 184.06], [225.04, 200.3, 224.97, 200.39], [224.97, 200.39, 224.98, 220.64], [224.98, 220.64, 236.89, 204.26], [236.89, 204.26, 236.88, 184.06], [236.89, 184.04, 236.89, 184.0], [236.89, 184.0, 236.91, 184.02], [236.89, 184.04, 236.89, 204.26], [248.66, 200.19, 248.8, 200.38], [248.8, 200.38, 248.8, 220.39], [236.96, 184.09, 236.95, 184.09], [256.22, 177.83, 256.21, 177.84], [256.21, 177.84, 236.96, 184.09], [267.6, 161.62, 248.85, 167.7], [248.85, 167.7, 237.28, 183.64], [267.6, 161.62, 268.11, 161.45], [268.11, 161.45, 256.22, 177.83], [248.85, 167.38, 248.85, 167.7], [248.85, 167.7, 237.26, 183.65], [248.85, 167.38, 248.84, 147.45], [248.84, 147.45, 248.67, 147.69], [236.98, 163.77, 236.93, 163.83], [236.93, 163.83, 236.94, 183.75], [236.94, 184.07, 236.94, 184.09], [236.94, 184.09, 236.95, 184.08], [248.67, 147.18, 229.59, 140.98], [229.59, 140.98, 217.69, 124.6], [236.8, 130.8, 236.95, 130.85], [236.95, 130.85, 248.79, 147.15], [248.69, 147.18, 248.85, 147.24], [248.85, 147.24, 248.79, 147.15], [236.93, 118.32, 236.95, 118.32], [236.95, 118.32, 256.05, 124.53], [236.93, 118.32, 217.69, 124.58], [217.69, 124.58, 236.81, 130.8], [236.81, 130.8, 236.95, 130.84], [236.95, 130.84, 256.08, 124.62], [450.31, -110.16, 469.57, -103.9], [469.57, -103.9, 469.57, -83.96], [450.59, -89.82, 469.57, -83.66], [469.57, -83.66, 469.57, -83.96], [330.17, -83.72, 349.43, -89.98], [349.43, -89.98, 349.43, -110.23], [349.43, -110.23, 330.17, -103.97], [330.17, -103.97, 330.17, -83.72], [613.61, 102.15, 613.62, 81.9], [613.62, 81.9, 594.36, 88.16], [594.36, 88.16, 594.36, 108.4], [613.56, 102.17, 594.36, 108.41], [594.36, 108.41, 594.36, 108.4], [551.43, -24.22, 551.34, -24.19], [551.34, -24.19, 562.96, -8.2], [551.43, -24.22, 570.61, -30.45], [570.61, -30.45, 582.27, -14.4], [582.35, -14.02, 582.51, -14.07], [582.51, -14.07, 582.35, -14.28], [563.1, -8.02, 563.25, -7.81], [563.25, -7.81, 582.35, -14.02], [450.4, 286.23, 450.26, 286.28], [450.26, 286.28, 462.0, 302.44], [450.4, 286.23, 469.51, 280.02], [469.51, 280.02, 481.42, 296.4], [481.42, 296.4, 462.16, 302.65], [462.16, 302.65, 462.0, 302.44], [551.3, 220.6, 551.17, 220.77], [551.17, 220.77, 562.96, 237.0], [563.18, 237.0, 563.07, 237.15], [563.07, 237.15, 563.05, 237.12], [563.18, 237.0, 574.97, 220.78], [574.97, 220.78, 563.07, 204.39], [236.89, 204.26, 225.0, 220.63], [225.0, 220.63, 236.75, 236.82], [248.8, 220.64, 236.99, 236.9], [236.76, 236.82, 236.9, 237.02], [236.9, 237.02, 236.99, 236.9], [236.89, 204.26, 236.9, 204.25], [236.9, 204.25, 248.65, 220.44], [349.31, 286.14, 349.64, 286.24], [349.64, 286.24, 338.0, 302.26], [349.31, 286.14, 330.38, 279.99], [330.38, 279.99, 318.48, 296.37], [318.48, 296.37, 337.73, 302.63], [337.73, 302.63, 338.0, 302.26], [217.49, -14.27, 217.28, -14.33], [217.28, -14.33, 229.19, -30.71], [217.67, -14.21, 236.54, -8.08], [236.54, -8.08, 236.6, -8.16], [229.19, -30.71, 248.44, -24.46], [248.44, -24.46, 248.44, -24.45], [205.3, 108.06, 205.3, 87.85], [205.3, 87.85, 186.04, 81.59], [186.04, 81.59, 186.04, 101.84], [186.04, 101.84, 186.54, 102.0], [205.3, 108.06, 205.3, 108.1], [205.3, 108.1, 186.54, 102.0]];
//var mesh = [[196, 69, 194, 73], [189, 81, 186, 86], [181, 94, 180, 96], [180, 96, 178, 99], [191, 77, 189, 81], [181, 94, 184, 90], [186, 86, 184, 90], [196, 69, 199, 65], [231, 10, 199, 65], [194, 73, 191, 77], [166, 119, 171, 110], [175, 104, 178, 99], [159, 130, 166, 119], [151, 144, 159, 130], [171, 110, 175, 104], [195, 73, 199, 65], [165, 136, 170, 125], [174, 116, 178, 109], [170, 125, 174, 116], [191, 81, 189, 85], [161, 144, 165, 136], [180, 104, 182, 100], [221, 17, 199, 65], [184, 96, 186, 92], [195, 73, 193, 77], [184, 96, 183, 98], [183, 98, 182, 100], [189, 85, 187, 88], [193, 77, 191, 81], [187, 88, 186, 92], [178, 109, 180, 104], [183, 108, 184, 104], [192, 80, 191, 84], [186, 99, 186, 101], [184, 104, 186, 101], [171, 144, 176, 129], [181, 114, 183, 108], [190, 88, 191, 84], [187, 95, 189, 91], [196, 69, 195, 73], [186, 99, 186, 98], [187, 95, 186, 98], [192, 80, 195, 73], [211, 24, 196, 69], [179, 121, 181, 114], [190, 88, 189, 91], [176, 129, 179, 121], [191, 87, 192, 80], [189, 100, 189, 98], [186, 118, 187, 112], [192, 80, 193, 77], [194, 73, 193, 77], [189, 101, 189, 100], [194, 73, 201, 30], [191, 87, 191, 91], [181, 144, 185, 124], [190, 94, 189, 98], [187, 112, 188, 108], [188, 108, 188, 104], [189, 101, 188, 104], [190, 94, 191, 91], [185, 124, 186, 118], [191, 87, 191, 84], [191, 94, 191, 97], [191, 115, 191, 111], [191, 101, 191, 97], [191, 120, 191, 115], [191, 84, 191, 81], [191, 94, 191, 87], [191, 102, 191, 101], [191, 37, 191, 77], [191, 111, 191, 107], [191, 107, 191, 104], [191, 144, 191, 120], [191, 81, 191, 77], [191, 104, 191, 102], [189, 81, 181, 44], [192, 100, 193, 102], [193, 103, 193, 104], [189, 81, 189, 85], [192, 100, 191, 94], [195, 113, 194, 110], [191, 94, 191, 91], [190, 88, 189, 85], [194, 110, 194, 106], [196, 117, 195, 113], [193, 102, 193, 103], [201, 144, 196, 117], [191, 91, 190, 88], [194, 106, 193, 104], [189, 91, 187, 88], [194, 103, 193, 102], [194, 103, 194, 104], [191, 97, 190, 94], [190, 94, 189, 91], [192, 100, 191, 97], [195, 106, 194, 104], [199, 115, 197, 112], [211, 144, 199, 115], [197, 112, 196, 109], [196, 109, 195, 106], [187, 88, 186, 86], [186, 86, 171, 50], [221, 144, 201, 114], [191, 101, 189, 98], [201, 114, 199, 111], [193, 103, 192, 102], [192, 101, 192, 102], [195, 106, 197, 109], [193, 104, 195, 106], [187, 95, 186, 92], [189, 98, 187, 95], [186, 92, 184, 90], [184, 90, 161, 57], [192, 101, 191, 101], [199, 111, 197, 109], [194, 106, 191, 104], [191, 104, 189, 101], [181, 94, 184, 96], [199, 111, 196, 109], [151, 64, 181, 94], [231, 144, 201, 114], [196, 109, 194, 106], [186, 99, 184, 96], [189, 101, 186, 99], [165, 136, 151, 144], [222, 101, 218, 104], [191, 120, 196, 117], [196, 117, 199, 115], [210, 109, 214, 106], [199, 115, 201, 114], [205, 111, 210, 109], [201, 114, 205, 111], [226, 99, 222, 101], [218, 104, 214, 106], [230, 96, 226, 99], [191, 120, 185, 124], [176, 129, 165, 136], [285, 64, 230, 96], [185, 124, 176, 129], [179, 121, 170, 125], [186, 118, 179, 121], [219, 102, 215, 104], [191, 115, 195, 113], [195, 113, 197, 112], [197, 112, 199, 111], [230, 96, 222, 100], [159, 130, 151, 134], [199, 111, 203, 110], [203, 110, 207, 108], [222, 100, 219, 102], [211, 106, 207, 108], [170, 125, 159, 130], [186, 118, 191, 115], [278, 74, 230, 96], [215, 104, 211, 106], [211, 104, 207, 105], [181, 114, 187, 112], [215, 103, 211, 104], [194, 110, 196, 109], [207, 105, 204, 106], [197, 109, 200, 108], [204, 106, 200, 108], [196, 109, 197, 109], [191, 111, 194, 110], [187, 112, 191, 111], [166, 119, 151, 124], [174, 116, 166, 119], [271, 84, 226, 99], [226, 99, 222, 100], [222, 100, 215, 103], [181, 114, 174, 116], [191, 107, 194, 106], [183, 108, 188, 108], [178, 109, 183, 108], [178, 109, 171, 110], [201, 105, 197, 106], [171, 110, 151, 114], [215, 103, 208, 104], [195, 106, 194, 106], [188, 108, 191, 107], [215, 103, 219, 102], [208, 104, 204, 105], [222, 101, 219, 102], [204, 105, 201, 105], [197, 106, 195, 106], [265, 94, 222, 101], [180, 104, 184, 104], [215, 104, 211, 104], [195, 104, 194, 104], [258, 104, 218, 104], [208, 104, 211, 104], [175, 104, 151, 104], [175, 104, 180, 104], [208, 104, 201, 104], [194, 104, 193, 104], [215, 104, 218, 104], [198, 104, 195, 104], [193, 104, 191, 104], [201, 104, 198, 104], [184, 104, 188, 104], [188, 104, 191, 104], [201, 104, 195, 103], [192, 102, 191, 102], [182, 100, 178, 99], [193, 102, 192, 102], [191, 102, 189, 101], [201, 104, 204, 105], [207, 105, 204, 105], [178, 99, 151, 94], [207, 105, 211, 106], [189, 101, 186, 101], [214, 106, 211, 106], [195, 103, 193, 102], [214, 106, 251, 114], [186, 101, 182, 100], [183, 98, 180, 96], [191, 101, 189, 100], [183, 98, 186, 99], [189, 100, 186, 99], [207, 108, 204, 106], [201, 105, 198, 104], [201, 105, 204, 106], [195, 103, 198, 104], [207, 108, 210, 109], [193, 102, 192, 101], [180, 96, 151, 84], [210, 109, 245, 124], [189, 100, 191, 102], [205, 111, 238, 134], [195, 104, 197, 106], [189, 100, 186, 98], [181, 94, 151, 74], [186, 98, 184, 96], [205, 111, 203, 110], [194, 103, 193, 103], [200, 108, 197, 106], [203, 110, 200, 108], [195, 104, 194, 103], [76, 189, 80, 187], [111, 168, 117, 164], [103, 173, 106, 171], [106, 171, 111, 168], [88, 182, 84, 184], [97, 177, 101, 174], [137, 152, 126, 159], [101, 174, 103, 173], [80, 187, 84, 184], [72, 192, 76, 189], [93, 179, 88, 182], [117, 164, 126, 159], [151, 144, 137, 152], [97, 177, 93, 179], [17, 224, 72, 192], [105, 176, 103, 177], [116, 171, 123, 167], [103, 177, 99, 179], [72, 192, 80, 188], [143, 158, 151, 154], [132, 163, 123, 167], [84, 186, 88, 184], [92, 182, 88, 184], [80, 188, 84, 186], [105, 176, 107, 175], [107, 175, 111, 173], [111, 173, 116, 171], [143, 158, 132, 163], [99, 179, 95, 180], [95, 180, 92, 182], [24, 214, 72, 192], [31, 204, 76, 189], [136, 169, 128, 172], [151, 164, 136, 169], [115, 176, 121, 174], [76, 189, 80, 188], [98, 182, 95, 183], [108, 179, 106, 179], [106, 179, 105, 179], [108, 179, 111, 177], [111, 177, 115, 176], [87, 185, 91, 184], [105, 179, 102, 180], [91, 184, 95, 183], [128, 172, 121, 174], [102, 180, 98, 182], [80, 188, 87, 185], [80, 187, 84, 186], [101, 183, 105, 182], [105, 182, 107, 182], [108, 182, 107, 182], [111, 181, 115, 181], [87, 185, 84, 186], [94, 184, 98, 184], [98, 184, 101, 183], [111, 181, 108, 182], [37, 194, 80, 187], [115, 181, 119, 180], [131, 178, 125, 179], [125, 179, 119, 180], [151, 174, 131, 178], [87, 185, 94, 184], [104, 184, 108, 184], [122, 184, 127, 184], [118, 184, 122, 184], [94, 184, 91, 184], [88, 184, 91, 184], [151, 184, 127, 184], [101, 184, 104, 184], [108, 184, 109, 184], [114, 184, 118, 184], [109, 184, 111, 184], [94, 184, 101, 184], [114, 184, 111, 184], [84, 184, 44, 184], [88, 184, 84, 184], [109, 186, 110, 186], [92, 182, 95, 183], [111, 186, 113, 187], [124, 189, 151, 194], [110, 186, 111, 186], [101, 184, 107, 185], [120, 188, 124, 189], [95, 183, 98, 184], [117, 187, 120, 188], [88, 182, 51, 174], [101, 184, 98, 184], [92, 182, 88, 182], [107, 185, 109, 186], [113, 187, 117, 187], [93, 179, 57, 164], [109, 186, 110, 187], [93, 179, 95, 180], [95, 180, 98, 182], [101, 183, 98, 182], [111, 187, 113, 188], [101, 183, 104, 184], [113, 188, 116, 189], [110, 187, 111, 187], [119, 190, 116, 189], [119, 190, 122, 192], [107, 185, 104, 184], [122, 192, 151, 204], [102, 180, 105, 182], [108, 185, 109, 185], [64, 154, 97, 177], [121, 194, 151, 214], [108, 184, 105, 182], [97, 177, 99, 179], [113, 188, 111, 186], [121, 194, 118, 192], [108, 184, 108, 185], [116, 190, 118, 192], [109, 185, 110, 186], [99, 179, 102, 180], [113, 188, 116, 190], [101, 174, 103, 177], [71, 144, 101, 174], [108, 182, 111, 184], [151, 224, 121, 194], [111, 184, 113, 187], [103, 177, 106, 179], [116, 189, 118, 192], [113, 187, 116, 189], [106, 179, 108, 182], [127, 184, 131, 178], [136, 169, 131, 178], [108, 215, 106, 219], [116, 203, 118, 198], [121, 194, 122, 192], [124, 189, 127, 184], [143, 158, 136, 169], [118, 198, 121, 194], [108, 215, 111, 211], [151, 144, 143, 158], [103, 223, 106, 219], [122, 192, 124, 189], [113, 207, 116, 203], [71, 278, 103, 223], [111, 211, 113, 207], [111, 208, 113, 204], [132, 163, 128, 172], [115, 200, 113, 204], [119, 190, 120, 188], [109, 212, 111, 208], [107, 215, 109, 212], [118, 192, 117, 196], [141, 144, 137, 152], [115, 200, 117, 196], [132, 163, 137, 152], [81, 271, 103, 223], [107, 215, 103, 223], [120, 188, 122, 184], [128, 172, 125, 179], [125, 179, 122, 184], [118, 192, 119, 190], [115, 193, 116, 190], [131, 144, 126, 159], [116, 189, 116, 190], [115, 193, 113, 197], [121, 174, 119, 180], [119, 180, 118, 184], [110, 208, 111, 204], [112, 200, 111, 204], [91, 264, 106, 219], [116, 189, 117, 187], [118, 184, 117, 187], [121, 174, 123, 167], [112, 200, 113, 197], [107, 215, 106, 219], [110, 208, 107, 215], [123, 167, 126, 159], [110, 208, 109, 212], [115, 181, 114, 184], [115, 176, 115, 181], [101, 258, 108, 215], [108, 215, 109, 212], [112, 194, 113, 190], [111, 201, 112, 197], [113, 187, 114, 184], [113, 188, 113, 190], [116, 171, 115, 176], [111, 201, 110, 208], [113, 187, 113, 188], [121, 144, 117, 164], [112, 194, 112, 197], [117, 164, 116, 171], [111, 186, 111, 187], [111, 177, 111, 181], [111, 188, 111, 187], [111, 194, 111, 201], [111, 184, 111, 186], [111, 194, 111, 191], [111, 173, 111, 177], [111, 188, 111, 191], [111, 251, 111, 211], [111, 204, 111, 208], [111, 208, 111, 211], [111, 144, 111, 168], [111, 168, 111, 173], [111, 201, 111, 204], [111, 184, 111, 181], [109, 185, 109, 184], [106, 171, 107, 175], [108, 182, 108, 179], [107, 175, 108, 179], [110, 188, 111, 194], [111, 194, 112, 197], [112, 200, 113, 204], [109, 186, 109, 185], [108, 182, 109, 184], [121, 244, 113, 207], [112, 197, 112, 200], [101, 144, 106, 171], [110, 188, 109, 186], [113, 204, 113, 207], [106, 179, 107, 182], [111, 191, 112, 194], [112, 194, 113, 197], [110, 188, 111, 191], [113, 197, 115, 200], [103, 173, 91, 144], [106, 179, 105, 176], [116, 203, 131, 238], [116, 203, 115, 200], [108, 185, 109, 186], [103, 173, 105, 176], [107, 182, 108, 184], [103, 177, 105, 179], [109, 184, 107, 182], [113, 190, 115, 193], [110, 187, 111, 188], [141, 231, 118, 198], [111, 188, 113, 190], [117, 196, 118, 198], [115, 193, 117, 196], [110, 187, 110, 186], [105, 179, 107, 182], [81, 144, 101, 174], [116, 86, 118, 90], [103, 65, 106, 69], [106, 69, 108, 73], [118, 90, 121, 94], [127, 104, 131, 110], [131, 110, 136, 119], [143, 130, 136, 119], [113, 81, 116, 86], [121, 94, 122, 96], [124, 99, 127, 104], [113, 81, 111, 77], [108, 73, 111, 77], [151, 144, 143, 130], [122, 96, 124, 99], [71, 10, 103, 65], [191, 37, 201, 30], [191, 37, 181, 44], [231, 10, 221, 17], [211, 24, 201, 30], [211, 24, 221, 17], [181, 44, 171, 50], [171, 50, 161, 57], [151, 64, 161, 57], [71, 10, 91, 21], [91, 21, 101, 26], [131, 42, 141, 47], [121, 36, 131, 42], [111, 31, 101, 26], [141, 47, 151, 52], [111, 31, 121, 36], [151, 52, 161, 57], [171, 50, 161, 47], [151, 43, 161, 47], [91, 21, 81, 17], [111, 28, 121, 32], [141, 39, 151, 43], [121, 32, 131, 36], [131, 36, 141, 39], [111, 28, 91, 21], [111, 28, 101, 26], [131, 33, 111, 28], [101, 26, 91, 24], [171, 42, 181, 44], [151, 37, 161, 39], [131, 33, 141, 35], [151, 37, 141, 35], [171, 42, 161, 39], [131, 33, 121, 32], [111, 31, 101, 30], [151, 34, 161, 35], [171, 36, 161, 35], [111, 31, 121, 32], [151, 34, 131, 33], [191, 37, 181, 36], [171, 36, 181, 36], [131, 36, 121, 36], [111, 37, 121, 36], [141, 35, 131, 36], [151, 34, 141, 35], [171, 33, 151, 34], [191, 31, 181, 32], [171, 33, 181, 32], [191, 31, 201, 30], [131, 42, 141, 39], [151, 37, 141, 39], [191, 28, 171, 33], [131, 42, 121, 44], [171, 33, 161, 35], [191, 28, 201, 26], [161, 35, 151, 37], [211, 24, 201, 26], [191, 28, 181, 32], [211, 21, 221, 17], [161, 39, 151, 43], [171, 36, 161, 39], [131, 50, 141, 47], [151, 43, 141, 47], [181, 32, 171, 36], [211, 21, 191, 28], [151, 52, 141, 57], [211, 21, 201, 26], [161, 47, 151, 52], [201, 26, 191, 31], [171, 42, 161, 47], [231, 10, 211, 21], [191, 31, 181, 36], [181, 36, 171, 42], [131, 50, 141, 57], [121, 44, 131, 50], [81, 17, 91, 24], [71, 10, 81, 17], [111, 37, 121, 44], [91, 24, 101, 30], [111, 37, 101, 30], [141, 57, 151, 64], [64, 134, 57, 124], [57, 124, 51, 114], [51, 114, 44, 104], [31, 84, 24, 74], [44, 104, 37, 94], [17, 64, 24, 74], [64, 134, 71, 144], [37, 94, 31, 84], [37, 194, 44, 184], [64, 154, 71, 144], [64, 154, 57, 164], [17, 224, 24, 214], [24, 214, 31, 204], [31, 204, 37, 194], [57, 164, 51, 174], [51, 174, 44, 184], [71, 144, 81, 144], [101, 144, 111, 144], [111, 144, 121, 144], [91, 144, 101, 144], [121, 144, 131, 144], [141, 144, 131, 144], [151, 144, 141, 144], [81, 144, 91, 144], [151, 134, 151, 124], [151, 74, 151, 84], [151, 94, 151, 104], [151, 144, 151, 134], [151, 84, 151, 94], [151, 104, 151, 114], [151, 114, 151, 124], [151, 64, 151, 74], [111, 120, 117, 124], [93, 109, 97, 111], [103, 115, 106, 117], [103, 115, 101, 114], [72, 96, 17, 64], [84, 104, 88, 106], [106, 117, 111, 120], [76, 99, 80, 101], [117, 124, 126, 129], [72, 96, 76, 99], [151, 144, 137, 136], [97, 111, 101, 114], [137, 136, 126, 129], [88, 106, 93, 109], [80, 101, 84, 104], [116, 118, 123, 121], [88, 104, 92, 106], [107, 113, 111, 115], [92, 106, 95, 108], [99, 110, 103, 111], [80, 100, 84, 102], [84, 102, 88, 104], [105, 112, 107, 113], [132, 125, 123, 121], [72, 96, 80, 100], [111, 115, 116, 118], [95, 108, 99, 110], [72, 96, 24, 74], [132, 125, 143, 130], [103, 111, 105, 112], [143, 130, 151, 134], [87, 103, 91, 104], [87, 103, 80, 100], [106, 109, 108, 110], [111, 111, 115, 112], [121, 114, 128, 116], [76, 99, 31, 84], [121, 114, 115, 112], [136, 119, 151, 124], [76, 99, 80, 100], [128, 116, 136, 119], [91, 104, 95, 105], [105, 109, 106, 109], [95, 105, 98, 106], [108, 110, 111, 111], [102, 108, 105, 109], [98, 106, 102, 108], [80, 101, 37, 94], [115, 108, 119, 108], [108, 106, 107, 106], [101, 105, 98, 105], [80, 101, 84, 102], [125, 109, 119, 108], [151, 114, 131, 110], [108, 106, 111, 107], [101, 105, 105, 106], [115, 108, 111, 107], [125, 109, 131, 110], [105, 106, 107, 106], [94, 104, 87, 103], [94, 104, 98, 105], [84, 102, 87, 103], [84, 104, 44, 104], [118, 104, 114, 104], [111, 104, 114, 104], [109, 104, 108, 104], [111, 104, 109, 104], [108, 104, 104, 104], [84, 104, 88, 104], [127, 104, 151, 104], [101, 104, 94, 104], [94, 104, 91, 104], [88, 104, 91, 104], [101, 104, 104, 104], [118, 104, 122, 104], [127, 104, 122, 104], [109, 102, 110, 102], [120, 100, 124, 99], [151, 94, 124, 99], [88, 106, 51, 114], [107, 103, 109, 102], [92, 106, 95, 105], [107, 103, 101, 104], [98, 105, 95, 105], [101, 104, 98, 105], [120, 100, 117, 101], [113, 101, 111, 102], [113, 101, 117, 101], [110, 102, 111, 102], [88, 106, 92, 106], [95, 108, 98, 106], [104, 104, 101, 105], [107, 103, 104, 104], [122, 96, 151, 84], [110, 101, 109, 102], [122, 96, 119, 98], [110, 101, 111, 101], [113, 100, 111, 101], [116, 99, 119, 98], [98, 106, 101, 105], [95, 108, 93, 109], [116, 99, 113, 100], [93, 109, 57, 124], [108, 103, 109, 103], [64, 134, 97, 111], [110, 103, 109, 103], [110, 103, 110, 102], [108, 104, 105, 106], [111, 102, 113, 100], [118, 96, 116, 98], [99, 110, 97, 111], [108, 103, 108, 104], [151, 74, 121, 94], [118, 96, 121, 94], [102, 108, 99, 110], [113, 100, 116, 98], [102, 108, 105, 106], [118, 96, 116, 99], [108, 106, 106, 109], [151, 64, 121, 94], [106, 109, 103, 111], [113, 101, 111, 104], [111, 104, 108, 106], [103, 111, 101, 114], [71, 144, 101, 114], [116, 99, 113, 101], [122, 104, 125, 109], [120, 100, 122, 104], [132, 125, 128, 116], [137, 136, 132, 125], [103, 65, 107, 73], [119, 98, 120, 100], [118, 96, 119, 98], [109, 77, 111, 81], [111, 81, 113, 85], [107, 73, 109, 77], [125, 109, 128, 116], [103, 65, 81, 17], [113, 85, 115, 88], [117, 92, 118, 96], [115, 88, 117, 92], [137, 136, 141, 144], [112, 88, 113, 91], [118, 104, 119, 108], [119, 108, 121, 114], [107, 73, 106, 69], [110, 80, 111, 84], [115, 95, 116, 98], [123, 121, 121, 114], [126, 129, 123, 121], [116, 98, 116, 99], [113, 91, 115, 95], [91, 24, 106, 69], [111, 84, 112, 88], [116, 99, 117, 101], [107, 73, 110, 80], [117, 101, 118, 104], [126, 129, 131, 144], [113, 101, 114, 104], [116, 118, 117, 124], [117, 124, 121, 144], [115, 108, 115, 112], [108, 73, 101, 30], [110, 80, 109, 77], [108, 73, 109, 77], [111, 87, 112, 91], [110, 80, 111, 87], [112, 91, 112, 94], [113, 100, 113, 101], [115, 112, 116, 118], [112, 94, 113, 98], [113, 98, 113, 100], [114, 104, 115, 108], [111, 94, 111, 97], [111, 97, 111, 101], [111, 87, 111, 94], [111, 87, 111, 84], [111, 102, 111, 104], [111, 81, 111, 84], [111, 115, 111, 120], [111, 37, 111, 77], [111, 104, 111, 107], [111, 81, 111, 77], [111, 144, 111, 120], [111, 111, 111, 115], [111, 101, 111, 102], [111, 107, 111, 111], [108, 110, 107, 113], [111, 94, 112, 91], [107, 113, 106, 117], [108, 110, 108, 106], [106, 117, 101, 144], [112, 88, 112, 91], [109, 102, 109, 103], [110, 100, 109, 102], [113, 81, 113, 85], [121, 44, 113, 81], [112, 88, 113, 85], [109, 104, 108, 106], [109, 103, 109, 104], [111, 94, 110, 100], [110, 100, 111, 97], [112, 94, 111, 97], [115, 88, 113, 91], [116, 86, 115, 88], [108, 104, 107, 106], [91, 144, 103, 115], [131, 50, 116, 86], [105, 112, 106, 109], [112, 94, 113, 91], [109, 102, 108, 103], [107, 106, 106, 109], [105, 112, 103, 115], [107, 106, 105, 109], [115, 95, 113, 98], [110, 101, 110, 102], [105, 109, 103, 111], [81, 144, 101, 114], [111, 101, 113, 98], [118, 90, 117, 92], [141, 57, 118, 90], [115, 95, 117, 92], [107, 106, 109, 104], [59, 144, 54, 134], [28, 84, 33, 94], [43, 114, 38, 104], [54, 134, 49, 124], [49, 124, 43, 114], [33, 94, 38, 104], [64, 154, 59, 144], [17, 64, 28, 84], [57, 164, 54, 154], [24, 74, 28, 84], [54, 154, 50, 144], [43, 124, 46, 134], [28, 84, 35, 104], [39, 114, 43, 124], [35, 104, 39, 114], [46, 134, 50, 144], [46, 154, 49, 164], [51, 174, 49, 164], [44, 144, 46, 154], [31, 84, 33, 94], [42, 134, 44, 144], [35, 104, 33, 94], [40, 124, 42, 134], [35, 104, 40, 124], [41, 144, 42, 154], [43, 164, 43, 174], [43, 174, 44, 184], [42, 154, 43, 164], [40, 124, 39, 114], [37, 94, 38, 104], [38, 104, 39, 114], [40, 124, 41, 144], [39, 174, 38, 184], [38, 184, 37, 194], [41, 144, 40, 164], [43, 124, 43, 114], [44, 104, 43, 114], [41, 144, 42, 134], [43, 124, 42, 134], [40, 164, 39, 174], [51, 114, 49, 124], [49, 124, 46, 134], [40, 164, 35, 184], [40, 164, 42, 154], [33, 194, 31, 204], [33, 194, 35, 184], [44, 144, 42, 154], [44, 144, 46, 134], [35, 184, 39, 174], [24, 214, 28, 204], [50, 144, 46, 154], [54, 134, 50, 144], [57, 124, 54, 134], [43, 164, 39, 174], [35, 184, 28, 204], [43, 164, 46, 154], [33, 194, 38, 184], [54, 154, 59, 144], [17, 224, 28, 204], [64, 134, 59, 144], [49, 164, 54, 154], [38, 184, 43, 174], [28, 204, 33, 194], [49, 164, 43, 174], [271, 84, 265, 94], [278, 74, 271, 84], [238, 134, 245, 124], [231, 144, 238, 134], [285, 64, 278, 74], [265, 94, 258, 104], [258, 104, 251, 114], [245, 124, 251, 114], [238, 134, 243, 144], [254, 164, 259, 174], [269, 194, 264, 184], [274, 204, 269, 194], [248, 154, 254, 164], [243, 144, 248, 154], [259, 174, 264, 184], [285, 224, 274, 204], [245, 124, 248, 134], [248, 134, 252, 144], [278, 214, 274, 204], [263, 174, 259, 164], [259, 164, 256, 154], [274, 204, 267, 184], [267, 184, 263, 174], [256, 154, 252, 144], [254, 124, 251, 114], [267, 184, 262, 164], [260, 154, 258, 144], [271, 204, 269, 194], [256, 134, 254, 124], [262, 164, 260, 154], [267, 184, 269, 194], [258, 144, 256, 134], [260, 134, 259, 124], [259, 114, 258, 104], [262, 164, 261, 144], [265, 194, 264, 184], [261, 144, 260, 134], [262, 164, 263, 174], [259, 124, 259, 114], [264, 184, 263, 174], [263, 114, 262, 124], [261, 144, 260, 154], [259, 164, 260, 154], [263, 114, 264, 104], [264, 104, 265, 94], [258, 184, 259, 174], [259, 164, 259, 174], [261, 144, 262, 124], [258, 144, 256, 154], [254, 164, 256, 154], [269, 94, 271, 84], [258, 144, 260, 134], [262, 124, 260, 134], [262, 124, 267, 104], [269, 94, 267, 104], [251, 174, 254, 164], [252, 144, 256, 134], [252, 144, 248, 154], [259, 124, 256, 134], [278, 74, 274, 84], [274, 84, 267, 104], [263, 114, 259, 124], [267, 104, 263, 114], [245, 164, 248, 154], [269, 94, 264, 104], [274, 84, 269, 94], [248, 134, 254, 124], [264, 104, 259, 114], [243, 144, 238, 154], [259, 114, 254, 124], [285, 64, 274, 84], [243, 144, 248, 134], [231, 144, 238, 154], [258, 184, 265, 194], [271, 204, 278, 214], [251, 174, 258, 184], [265, 194, 271, 204], [285, 224, 278, 214], [238, 154, 245, 164], [245, 164, 251, 174], [221, 271, 211, 264], [191, 251, 181, 244], [171, 238, 161, 231], [211, 264, 201, 258], [231, 278, 221, 271], [181, 244, 171, 238], [201, 258, 191, 251], [161, 231, 151, 224], [81, 271, 91, 264], [81, 271, 71, 278], [101, 258, 111, 251], [121, 244, 131, 238], [101, 258, 91, 264], [141, 231, 131, 238], [121, 244, 111, 251], [141, 231, 151, 224], [151, 204, 151, 194], [151, 144, 151, 154], [151, 154, 151, 164], [151, 184, 151, 194], [151, 214, 151, 204], [151, 174, 151, 184], [151, 224, 151, 214], [151, 164, 151, 174], [161, 144, 151, 144], [231, 144, 221, 144], [211, 144, 201, 144], [201, 144, 191, 144], [171, 144, 161, 144], [181, 144, 171, 144], [221, 144, 211, 144], [191, 144, 181, 144], [196, 219, 194, 215], [151, 144, 159, 158], [180, 192, 178, 189], [178, 189, 175, 184], [175, 184, 171, 178], [199, 223, 196, 219], [181, 194, 180, 192], [171, 178, 166, 169], [166, 169, 159, 158], [191, 211, 189, 207], [194, 215, 191, 211], [189, 207, 186, 203], [231, 278, 199, 223], [186, 203, 184, 198], [184, 198, 181, 194], [195, 215, 193, 212], [187, 200, 186, 196], [193, 212, 191, 208], [182, 188, 180, 184], [180, 184, 178, 179], [186, 196, 184, 192], [199, 223, 221, 271], [178, 179, 174, 172], [182, 188, 183, 190], [191, 208, 189, 204], [189, 204, 187, 200], [184, 192, 183, 190], [170, 163, 165, 152], [174, 172, 170, 163], [165, 152, 161, 144], [199, 223, 195, 215], [184, 184, 186, 187], [187, 193, 186, 190], [191, 204, 190, 200], [179, 167, 176, 159], [181, 174, 179, 167], [176, 159, 171, 144], [190, 200, 189, 197], [186, 187, 186, 189], [211, 264, 196, 219], [189, 197, 187, 193], [184, 184, 183, 180], [195, 215, 192, 208], [186, 190, 186, 189], [183, 180, 181, 174], [195, 215, 196, 219], [192, 208, 191, 204], [194, 215, 201, 258], [191, 197, 190, 194], [188, 181, 187, 176], [185, 164, 181, 144], [187, 176, 186, 171], [186, 171, 185, 164], [188, 181, 188, 184], [192, 208, 191, 201], [188, 184, 189, 187], [194, 215, 193, 212], [190, 194, 189, 190], [189, 190, 189, 188], [192, 208, 193, 212], [191, 201, 191, 197], [189, 188, 189, 187], [191, 173, 191, 168], [191, 208, 191, 211], [191, 208, 191, 204], [191, 177, 191, 173], [191, 181, 191, 184], [191, 144, 191, 168], [191, 188, 191, 187], [191, 186, 191, 184], [191, 187, 191, 186], [191, 201, 191, 194], [191, 194, 191, 191], [191, 177, 191, 181], [191, 211, 191, 251], [191, 201, 191, 204], [191, 191, 191, 188], [195, 175, 194, 179], [194, 182, 193, 184], [190, 200, 189, 204], [189, 207, 189, 204], [192, 188, 193, 186], [195, 175, 196, 171], [189, 207, 181, 244], [191, 194, 192, 188], [191, 194, 191, 197], [196, 171, 201, 144], [190, 200, 191, 197], [193, 185, 193, 184], [194, 179, 194, 182], [193, 186, 193, 185], [196, 179, 195, 182], [193, 186, 194, 185], [192, 188, 191, 191], [190, 194, 191, 191], [194, 185, 194, 184], [194, 184, 195, 182], [197, 176, 196, 179], [190, 194, 189, 197], [187, 200, 189, 197], [199, 173, 197, 176], [187, 200, 186, 203], [171, 238, 186, 203], [199, 173, 211, 144], [192, 187, 192, 186], [191, 188, 192, 187], [199, 177, 197, 179], [191, 188, 189, 190], [187, 193, 189, 190], [187, 193, 186, 196], [192, 186, 193, 186], [201, 174, 221, 144], [184, 198, 186, 196], [197, 179, 195, 182], [184, 198, 161, 231], [201, 174, 199, 177], [195, 182, 193, 184], [196, 179, 194, 182], [199, 177, 196, 179], [194, 182, 191, 184], [151, 224, 181, 194], [181, 194, 184, 192], [201, 174, 231, 144], [186, 189, 189, 187], [184, 192, 186, 189], [191, 184, 189, 187], [176, 159, 165, 152], [226, 189, 222, 187], [201, 174, 199, 173], [222, 187, 218, 184], [218, 184, 214, 182], [165, 152, 151, 144], [230, 192, 226, 189], [199, 173, 196, 171], [191, 168, 185, 164], [214, 182, 210, 179], [196, 171, 191, 168], [230, 192, 285, 224], [210, 179, 205, 177], [185, 164, 176, 159], [205, 177, 201, 174], [186, 171, 179, 167], [197, 176, 195, 175], [219, 186, 215, 184], [191, 173, 186, 171], [195, 175, 191, 173], [222, 188, 219, 186], [230, 192, 222, 188], [159, 158, 151, 154], [215, 184, 211, 182], [170, 163, 159, 158], [230, 192, 278, 214], [211, 182, 207, 180], [199, 177, 197, 176], [207, 180, 203, 179], [179, 167, 170, 163], [203, 179, 199, 177], [181, 174, 174, 172], [215, 185, 211, 184], [174, 172, 166, 169], [215, 185, 222, 188], [187, 176, 181, 174], [211, 184, 207, 183], [226, 189, 271, 204], [204, 182, 200, 180], [191, 177, 187, 176], [166, 169, 151, 164], [200, 180, 197, 179], [194, 179, 191, 177], [197, 179, 196, 179], [207, 183, 204, 182], [226, 189, 222, 188], [196, 179, 194, 179], [201, 183, 204, 184], [208, 184, 215, 185], [208, 184, 204, 184], [219, 186, 215, 185], [222, 187, 219, 186], [194, 182, 191, 181], [183, 180, 178, 179], [195, 182, 194, 182], [188, 181, 183, 180], [191, 181, 188, 181], [201, 183, 197, 182], [171, 178, 151, 174], [222, 187, 265, 194], [197, 182, 195, 182], [178, 179, 171, 178], [208, 184, 211, 184], [188, 184, 184, 184], [193, 184, 194, 184], [193, 184, 191, 184], [191, 184, 188, 184], [218, 184, 258, 184], [180, 184, 175, 184], [195, 184, 194, 184], [195, 184, 198, 184], [201, 184, 208, 184], [201, 184, 198, 184], [184, 184, 180, 184], [218, 184, 215, 184], [175, 184, 151, 184], [215, 184, 211, 184], [195, 185, 201, 184], [182, 188, 178, 189], [189, 187, 186, 187], [195, 185, 193, 186], [192, 186, 191, 186], [214, 182, 251, 174], [186, 187, 182, 188], [204, 184, 207, 183], [211, 182, 207, 183], [178, 189, 151, 194], [189, 187, 191, 186], [214, 182, 211, 182], [201, 184, 204, 184], [186, 189, 183, 190], [189, 188, 191, 187], [180, 192, 151, 204], [192, 187, 191, 187], [207, 180, 204, 182], [198, 184, 201, 183], [204, 182, 201, 183], [210, 179, 245, 164], [210, 179, 207, 180], [192, 187, 193, 186], [186, 189, 189, 188], [195, 185, 198, 184], [183, 190, 180, 192], [151, 214, 181, 194], [205, 177, 203, 179], [184, 192, 186, 190], [189, 188, 186, 190], [191, 186, 189, 188], [194, 185, 195, 184], [203, 179, 200, 180], [205, 177, 238, 154], [195, 184, 197, 182], [194, 185, 193, 185], [200, 180, 197, 182], [231, 278, 211, 267], [201, 262, 191, 257], [161, 241, 151, 236], [151, 236, 141, 231], [171, 247, 161, 241], [191, 257, 181, 252], [171, 247, 181, 252], [211, 267, 201, 262], [141, 241, 131, 238], [151, 245, 141, 241], [171, 252, 181, 256], [191, 260, 181, 256], [211, 267, 221, 271], [191, 260, 211, 267], [151, 245, 161, 249], [171, 252, 161, 249], [151, 251, 161, 253], [191, 260, 201, 262], [171, 255, 161, 253], [131, 247, 121, 244], [171, 255, 191, 260], [131, 247, 141, 249], [151, 251, 141, 249], [211, 264, 201, 262], [131, 252, 121, 252], [151, 254, 141, 253], [171, 255, 181, 256], [151, 254, 171, 255], [131, 252, 141, 253], [181, 256, 191, 257], [191, 257, 201, 258], [111, 251, 121, 252], [131, 255, 151, 254], [181, 252, 191, 251], [111, 257, 121, 256], [161, 253, 171, 252], [131, 255, 121, 256], [111, 257, 101, 258], [171, 252, 181, 252], [151, 254, 161, 253], [151, 251, 161, 249], [111, 260, 131, 255], [91, 264, 101, 262], [111, 260, 101, 262], [161, 249, 171, 247], [131, 255, 141, 253], [141, 253, 151, 251], [171, 247, 181, 244], [161, 241, 171, 238], [111, 260, 121, 256], [141, 249, 151, 245], [131, 252, 141, 249], [121, 256, 131, 252], [91, 267, 111, 260], [151, 245, 161, 241], [91, 267, 81, 271], [121, 252, 131, 247], [111, 257, 121, 252], [151, 236, 161, 231], [71, 278, 91, 267], [91, 267, 101, 262], [151, 236, 141, 241], [131, 247, 141, 241], [101, 262, 111, 257]];
var mesh = [[1392, -327, 1300, -273], [1364, -382, 1362, -386], [1364, -382, 1393, -332], [1300, -273, 1296, -271], [1300, -386, 1358, -386], [1300, -386, 1296, -386], [1362, -386, 1358, -386], [1360, -382, 1362, -386], [1360, -382, 1298, -275], [1298, -275, 1296, -271], [1296, 415, 1300, 417], [1364, 526, 1362, 529], [1392, 470, 1300, 417], [1393, 475, 1364, 526], [500, -386, 504, -386], [438, -386, 442, -386], [442, -386, 500, -386], [504, -271, 501, -273], [407, -332, 436, -382], [408, -327, 501, -273], [438, -386, 436, -382], [504, -271, 502, -275], [440, -382, 502, -275], [440, -382, 438, -386], [438, 529, 436, 526], [407, 475, 436, 526], [501, 417, 504, 415], [408, 470, 501, 417], [1230, -386, 1234, -386], [1234, -386, 1292, -386], [1292, -386, 1296, -386], [1296, -382, 1296, -386], [1296, -275, 1296, -271], [1296, -382, 1296, -275], [1358, 529, 1300, 529], [1300, 529, 1296, 529], [1358, 529, 1362, 529], [1362, 529, 1360, 526], [1298, 418, 1296, 415], [1298, 418, 1360, 526], [900, 76, 900, 182], [900, 182, 900, 186], [900, 72, 900, 76], [508, -386, 566, -386], [570, -386, 566, -386], [508, -386, 504, -386], [504, -271, 504, -275], [504, -382, 504, -386], [504, -382, 504, -275], [500, 529, 504, 529], [438, 529, 442, 529], [442, 529, 500, 529], [502, 418, 504, 415], [440, 526, 438, 529], [440, 526, 502, 418], [900, 186, 898, 183], [834, 72, 836, 75], [836, 75, 898, 183], [1199, -332, 1228, -382], [1199, -332, 1197, -329], [1230, -386, 1228, -382], [1294, -275, 1296, -271], [1232, -382, 1230, -386], [1232, -382, 1294, -275], [1300, -269, 1296, -271], [1393, -211, 1364, -160], [1364, -160, 1362, -157], [1392, -216, 1300, -269], [1234, 529, 1230, 529], [1234, 529, 1292, 529], [1296, 529, 1292, 529], [1296, 419, 1296, 525], [1296, 415, 1296, 419], [1296, 525, 1296, 529], [572, -382, 601, -332], [572, -382, 570, -386], [603, -329, 601, -332], [568, -382, 570, -386], [568, -382, 506, -275], [504, -271, 506, -275], [501, -269, 504, -271], [438, -157, 436, -160], [408, -216, 501, -269], [407, -211, 436, -160], [508, 529, 566, 529], [508, 529, 504, 529], [570, 529, 566, 529], [504, 525, 504, 529], [504, 525, 504, 419], [504, 419, 504, 415], [1197, -329, 1195, -325], [1166, -275, 1164, -271], [1166, -275, 1195, -325], [1201, -327, 1197, -329], [1201, -327, 1293, -273], [1293, -273, 1296, -271], [1360, -160, 1298, -268], [1298, -268, 1296, -271], [1360, -160, 1362, -157], [1393, -103, 1364, -154], [1392, -98, 1300, -45], [1364, -154, 1362, -157], [1296, -43, 1300, -45], [1364, 304, 1362, 300], [1392, 360, 1300, 413], [1296, 415, 1300, 413], [1393, 354, 1364, 304], [1102, 531, 1098, 529], [1194, 584, 1102, 531], [1228, 532, 1199, 583], [1228, 532, 1230, 529], [1230, 529, 1232, 526], [1296, 415, 1294, 418], [1232, 526, 1294, 418], [634, -275, 636, -271], [605, -325, 603, -329], [605, -325, 634, -275], [600, -327, 507, -273], [504, -271, 507, -273], [600, -327, 603, -329], [502, -268, 440, -160], [440, -160, 438, -157], [502, -268, 504, -271], [407, -103, 436, -154], [504, -43, 501, -45], [438, -157, 436, -154], [408, -98, 501, -45], [438, 300, 436, 304], [501, 413, 408, 360], [501, 413, 504, 415], [407, 354, 436, 304], [606, 584, 699, 531], [572, 532, 570, 529], [702, 529, 699, 531], [572, 532, 601, 583], [506, 418, 568, 526], [504, 415, 506, 418], [570, 529, 568, 526], [904, -386, 900, -386], [904, -386, 962, -386], [966, -386, 962, -386], [1168, -271, 1164, -271], [1168, -271, 1292, -271], [1292, -271, 1296, -271], [1296, -267, 1296, -271], [1296, -161, 1296, -157], [1296, -161, 1296, -267], [1300, -157, 1296, -157], [1300, -157, 1358, -157], [1358, -157, 1362, -157], [1360, -154, 1362, -157], [1360, -154, 1298, -46], [1296, -43, 1298, -46], [1362, 72, 1364, 68], [1393, 18, 1364, 68], [1296, -43, 1300, -41], [1392, 13, 1300, -41], [1296, 186, 1300, 188], [1392, 241, 1300, 188], [1393, 247, 1364, 297], [1364, 297, 1362, 300], [1298, 411, 1360, 304], [1362, 300, 1360, 304], [1298, 411, 1296, 415], [1226, 529, 1230, 529], [1226, 529, 1102, 529], [1102, 529, 1098, 529], [1199, 475, 1197, 472], [1199, 475, 1228, 526], [1230, 529, 1228, 526], [1296, 415, 1293, 417], [1201, 470, 1293, 417], [1197, 472, 1201, 470], [997, 583, 968, 532], [1095, 531, 1003, 584], [1095, 531, 1098, 529], [966, 529, 968, 532], [834, -386, 838, -386], [838, -386, 896, -386], [896, -386, 900, -386], [900, -275, 900, -271], [900, -382, 900, -386], [900, -382, 900, -275], [632, -271, 636, -271], [504, -271, 508, -271], [632, -271, 508, -271], [504, -267, 504, -271], [504, -157, 504, -161], [504, -161, 504, -267], [500, -157, 504, -157], [500, -157, 442, -157], [438, -157, 442, -157], [504, -43, 502, -46], [440, -154, 438, -157], [440, -154, 502, -46], [501, -41, 504, -43], [438, 72, 436, 68], [408, 13, 501, -41], [407, 18, 436, 68], [408, 241, 501, 188], [407, 247, 436, 297], [501, 188, 504, 186], [438, 300, 436, 297], [504, 415, 502, 411], [440, 304, 502, 411], [440, 304, 438, 300], [698, 529, 574, 529], [698, 529, 702, 529], [570, 529, 574, 529], [601, 475, 572, 526], [572, 526, 570, 529], [601, 475, 603, 472], [504, 415, 507, 417], [603, 472, 600, 470], [507, 417, 600, 470], [705, 531, 798, 584], [803, 583, 832, 532], [832, 532, 834, 529], [702, 529, 705, 531], [999, -329, 997, -332], [968, -382, 997, -332], [968, -382, 966, -386], [902, -275, 900, -271], [964, -382, 966, -386], [964, -382, 902, -275], [1201, -216, 1293, -269], [1296, -271, 1293, -269], [1197, -214, 1201, -216], [1232, -160, 1230, -157], [1232, -160, 1294, -268], [1294, -268, 1296, -271], [1195, -218, 1197, -214], [1164, -271, 1166, -268], [1195, -218, 1166, -268], [1234, -157, 1292, -157], [1292, -157, 1296, -157], [1234, -157, 1230, -157], [1296, -47, 1296, -153], [1296, -43, 1296, -47], [1296, -153, 1296, -157], [1362, 72, 1364, 75], [1393, 125, 1364, 75], [1300, 184, 1296, 186], [1300, 184, 1392, 131], [1360, 68, 1362, 72], [1296, -43, 1298, -39], [1360, 68, 1298, -39], [1298, 189, 1360, 297], [1296, 186, 1298, 189], [1362, 300, 1360, 297], [1300, 300, 1358, 300], [1300, 300, 1296, 300], [1362, 300, 1358, 300], [1296, 415, 1296, 411], [1296, 304, 1296, 411], [1296, 304, 1296, 300], [1194, 474, 1102, 527], [1197, 472, 1194, 474], [1098, 529, 1102, 527], [1195, 468, 1166, 418], [1166, 418, 1164, 415], [1197, 472, 1195, 468], [1168, 415, 1164, 415], [1168, 415, 1292, 415], [1296, 415, 1292, 415], [970, 529, 966, 529], [970, 529, 1094, 529], [1094, 529, 1098, 529], [966, 529, 962, 529], [904, 529, 962, 529], [904, 529, 900, 529], [834, -386, 832, -382], [803, -332, 832, -382], [803, -332, 801, -329], [836, -382, 834, -386], [836, -382, 898, -275], [898, -275, 900, -271], [507, -269, 600, -216], [603, -214, 600, -216], [504, -271, 507, -269], [568, -160, 506, -268], [570, -157, 568, -160], [504, -271, 506, -268], [605, -218, 603, -214], [605, -218, 634, -268], [634, -268, 636, -271], [508, -157, 504, -157], [508, -157, 566, -157], [570, -157, 566, -157], [504, -153, 504, -157], [504, -43, 504, -47], [504, -153, 504, -47], [438, 72, 436, 75], [504, 186, 501, 184], [408, 131, 501, 184], [407, 125, 436, 75], [502, -39, 504, -43], [502, -39, 440, 68], [440, 68, 438, 72], [440, 297, 438, 300], [502, 189, 440, 297], [502, 189, 504, 186], [500, 300, 504, 300], [438, 300, 442, 300], [500, 300, 442, 300], [504, 304, 504, 300], [504, 415, 504, 411], [504, 304, 504, 411], [606, 474, 699, 527], [606, 474, 603, 472], [702, 529, 699, 527], [634, 418, 636, 415], [605, 468, 603, 472], [634, 418, 605, 468], [632, 415, 508, 415], [632, 415, 636, 415], [504, 415, 508, 415], [702, 529, 706, 529], [830, 529, 706, 529], [830, 529, 834, 529], [896, 529, 838, 529], [896, 529, 900, 529], [838, 529, 834, 529], [900, 419, 900, 525], [900, 529, 900, 525], [900, 415, 900, 419], [1102, -271, 1160, -271], [1160, -271, 1164, -271], [1102, -271, 1098, -271], [1162, -268, 1164, -271], [1098, -157, 1100, -160], [1162, -268, 1100, -160], [1001, -325, 1030, -275], [1001, -325, 999, -329], [1032, -271, 1030, -275], [996, -327, 903, -273], [903, -273, 900, -271], [996, -327, 999, -329], [1230, -157, 1228, -160], [1197, -214, 1199, -211], [1199, -211, 1228, -160], [1098, -157, 1102, -159], [1102, -159, 1194, -212], [1197, -214, 1194, -212], [1230, -157, 1232, -154], [1294, -46, 1232, -154], [1294, -46, 1296, -43], [1298, 183, 1296, 186], [1298, 183, 1360, 75], [1360, 75, 1362, 72], [1300, 72, 1296, 72], [1362, 72, 1358, 72], [1300, 72, 1358, 72], [1296, 68, 1296, 72], [1296, 68, 1296, -39], [1296, -43, 1296, -39], [1296, 190, 1296, 296], [1296, 186, 1296, 190], [1296, 300, 1296, 296], [1292, 300, 1296, 300], [1234, 300, 1292, 300], [1230, 300, 1234, 300], [1230, 300, 1232, 304], [1232, 304, 1294, 411], [1296, 415, 1294, 411], [1197, 358, 1201, 360], [1293, 413, 1201, 360], [1296, 415, 1293, 413], [1164, 415, 1162, 418], [1100, 526, 1098, 529], [1100, 526, 1162, 418], [1195, 361, 1197, 358], [1195, 361, 1166, 411], [1166, 411, 1164, 415], [1095, 527, 1003, 474], [1098, 529, 1095, 527], [999, 472, 1003, 474], [968, 526, 966, 529], [997, 475, 999, 472], [968, 526, 997, 475], [902, 418, 964, 526], [900, 415, 902, 418], [966, 529, 964, 526], [698, -271, 640, -271], [636, -271, 640, -271], [698, -271, 702, -271], [702, -157, 700, -160], [638, -268, 700, -160], [636, -271, 638, -268], [770, -275, 768, -271], [770, -275, 799, -325], [801, -329, 799, -325], [804, -327, 801, -329], [804, -327, 897, -273], [897, -273, 900, -271], [570, -157, 572, -160], [603, -214, 601, -211], [601, -211, 572, -160], [603, -214, 606, -212], [702, -157, 699, -159], [606, -212, 699, -159], [504, -43, 506, -46], [568, -154, 506, -46], [568, -154, 570, -157], [504, 186, 502, 183], [440, 75, 502, 183], [440, 75, 438, 72], [438, 72, 442, 72], [500, 72, 442, 72], [500, 72, 504, 72], [504, -39, 504, -43], [504, 72, 504, 68], [504, 68, 504, -39], [504, 296, 504, 190], [504, 300, 504, 296], [504, 190, 504, 186], [570, 300, 566, 300], [508, 300, 504, 300], [508, 300, 566, 300], [568, 304, 506, 411], [504, 415, 506, 411], [568, 304, 570, 300], [600, 360, 507, 413], [504, 415, 507, 413], [603, 358, 600, 360], [700, 526, 638, 418], [702, 529, 700, 526], [636, 415, 638, 418], [636, 415, 634, 411], [605, 361, 603, 358], [605, 361, 634, 411], [702, 529, 705, 527], [801, 472, 798, 474], [705, 527, 798, 474], [803, 475, 832, 526], [834, 529, 832, 526], [803, 475, 801, 472], [836, 526, 898, 418], [900, 415, 898, 418], [836, 526, 834, 529], [1032, -271, 1036, -271], [1094, -271, 1098, -271], [1094, -271, 1036, -271], [1098, -157, 1098, -161], [1098, -271, 1098, -267], [1098, -161, 1098, -267], [904, -271, 900, -271], [1028, -271, 904, -271], [1028, -271, 1032, -271], [1102, -157, 1226, -157], [1098, -157, 1102, -157], [1230, -157, 1226, -157], [1199, -103, 1228, -154], [1199, -103, 1197, -100], [1230, -157, 1228, -154], [1197, -100, 1201, -98], [1296, -43, 1293, -45], [1293, -45, 1201, -98], [1296, 182, 1296, 186], [1296, 76, 1296, 182], [1296, 72, 1296, 76], [1292, 72, 1296, 72], [1292, 72, 1234, 72], [1230, 72, 1234, 72], [1232, 68, 1230, 72], [1232, 68, 1294, -39], [1296, -43, 1294, -39], [1230, 300, 1232, 297], [1296, 186, 1294, 189], [1232, 297, 1294, 189], [1230, 300, 1228, 304], [1197, 358, 1199, 354], [1199, 354, 1228, 304], [1197, 358, 1194, 356], [1194, 356, 1102, 302], [1098, 300, 1102, 302], [1098, 419, 1098, 525], [1098, 419, 1098, 415], [1098, 529, 1098, 525], [1034, 418, 1032, 415], [1096, 526, 1034, 418], [1098, 529, 1096, 526], [1102, 415, 1160, 415], [1102, 415, 1098, 415], [1164, 415, 1160, 415], [1164, 415, 1162, 411], [1098, 300, 1100, 304], [1162, 411, 1100, 304], [1001, 468, 999, 472], [1030, 418, 1032, 415], [1001, 468, 1030, 418], [900, 415, 903, 417], [996, 470, 903, 417], [996, 470, 999, 472], [706, -271, 702, -271], [706, -271, 764, -271], [764, -271, 768, -271], [702, -267, 702, -161], [702, -271, 702, -267], [702, -161, 702, -157], [896, -271, 900, -271], [772, -271, 768, -271], [772, -271, 896, -271], [570, -157, 574, -157], [574, -157, 698, -157], [702, -157, 698, -157], [572, -154, 570, -157], [572, -154, 601, -103], [603, -100, 601, -103], [600, -98, 507, -45], [603, -100, 600, -98], [504, -43, 507, -45], [504, 186, 504, 182], [504, 76, 504, 182], [504, 76, 504, 72], [508, 72, 504, 72], [570, 72, 566, 72], [508, 72, 566, 72], [568, 68, 506, -39], [504, -43, 506, -39], [570, 72, 568, 68], [570, 300, 568, 297], [504, 186, 506, 189], [568, 297, 506, 189], [572, 304, 601, 354], [572, 304, 570, 300], [603, 358, 601, 354], [702, 300, 699, 302], [606, 356, 699, 302], [603, 358, 606, 356], [702, 415, 702, 419], [702, 525, 702, 419], [702, 529, 702, 525], [766, 418, 768, 415], [702, 529, 704, 526], [766, 418, 704, 526], [698, 415, 640, 415], [702, 415, 698, 415], [636, 415, 640, 415], [702, 300, 700, 304], [638, 411, 700, 304], [636, 415, 638, 411], [801, 472, 799, 468], [799, 468, 770, 418], [768, 415, 770, 418], [897, 417, 804, 470], [900, 415, 897, 417], [801, 472, 804, 470], [1098, -157, 1096, -160], [1032, -271, 1034, -268], [1096, -160, 1034, -268], [1030, -268, 1032, -271], [1030, -268, 1001, -218], [1001, -218, 999, -214], [903, -269, 996, -216], [900, -271, 903, -269], [999, -214, 996, -216], [1197, -100, 1194, -102], [1098, -157, 1102, -155], [1102, -155, 1194, -102], [1195, -96, 1197, -100], [1195, -96, 1166, -46], [1166, -46, 1164, -43], [1168, -43, 1292, -43], [1168, -43, 1164, -43], [1296, -43, 1292, -43], [1201, 13, 1293, -41], [1197, 15, 1201, 13], [1296, -43, 1293, -41], [1232, 75, 1294, 183], [1296, 186, 1294, 183], [1230, 72, 1232, 75], [1197, 15, 1199, 18], [1228, 68, 1230, 72], [1228, 68, 1199, 18], [1201, 241, 1293, 188], [1201, 241, 1197, 243], [1296, 186, 1293, 188], [1228, 297, 1199, 247], [1197, 243, 1199, 247], [1228, 297, 1230, 300], [1230, 300, 1226, 300], [1098, 300, 1102, 300], [1226, 300, 1102, 300], [1032, 415, 1036, 415], [1094, 415, 1036, 415], [1094, 415, 1098, 415], [1098, 411, 1098, 304], [1098, 304, 1098, 300], [1098, 415, 1098, 411], [904, 415, 1028, 415], [904, 415, 900, 415], [1028, 415, 1032, 415], [704, -160, 766, -268], [704, -160, 702, -157], [766, -268, 768, -271], [799, -218, 801, -214], [799, -218, 770, -268], [768, -271, 770, -268], [801, -214, 804, -216], [897, -269, 900, -271], [804, -216, 897, -269], [606, -102, 699, -155], [702, -157, 699, -155], [603, -100, 606, -102], [605, -96, 603, -100], [634, -46, 636, -43], [605, -96, 634, -46], [504, -43, 508, -43], [632, -43, 636, -43], [632, -43, 508, -43], [504, -43, 507, -41], [603, 15, 600, 13], [507, -41, 600, 13], [504, 186, 506, 183], [568, 75, 506, 183], [568, 75, 570, 72], [601, 18, 572, 68], [603, 15, 601, 18], [570, 72, 572, 68], [507, 188, 600, 241], [504, 186, 507, 188], [603, 243, 600, 241], [570, 300, 572, 297], [601, 247, 572, 297], [603, 243, 601, 247], [702, 300, 698, 300], [574, 300, 698, 300], [570, 300, 574, 300], [764, 415, 706, 415], [706, 415, 702, 415], [764, 415, 768, 415], [702, 411, 702, 415], [702, 300, 702, 304], [702, 304, 702, 411], [768, 415, 772, 415], [900, 415, 896, 415], [896, 415, 772, 415], [1098, -157, 1095, -159], [1003, -212, 999, -214], [1003, -212, 1095, -159], [997, -211, 999, -214], [968, -160, 966, -157], [997, -211, 968, -160], [902, -268, 964, -160], [902, -268, 900, -271], [964, -160, 966, -157], [1100, -154, 1162, -46], [1164, -43, 1162, -46], [1098, -157, 1100, -154], [1166, -39, 1164, -43], [1195, 11, 1166, -39], [1195, 11, 1197, 15], [1194, 17, 1102, 70], [1098, 72, 1102, 70], [1197, 15, 1194, 17], [1201, 131, 1197, 129], [1296, 186, 1293, 184], [1201, 131, 1293, 184], [1164, 186, 1168, 186], [1296, 186, 1292, 186], [1292, 186, 1168, 186], [1199, 125, 1197, 129], [1230, 72, 1228, 75], [1199, 125, 1228, 75], [1230, 72, 1226, 72], [1098, 72, 1102, 72], [1226, 72, 1102, 72], [1166, 189, 1195, 240], [1197, 243, 1195, 240], [1166, 189, 1164, 186], [1098, 300, 1102, 298], [1194, 245, 1102, 298], [1194, 245, 1197, 243], [1034, 411, 1032, 415], [1096, 304, 1034, 411], [1096, 304, 1098, 300], [1001, 361, 1030, 411], [999, 358, 1001, 361], [1032, 415, 1030, 411], [996, 360, 903, 413], [900, 415, 903, 413], [996, 360, 999, 358], [705, -159, 798, -212], [705, -159, 702, -157], [801, -214, 798, -212], [803, -211, 832, -160], [801, -214, 803, -211], [832, -160, 834, -157], [834, -157, 836, -160], [898, -268, 836, -160], [898, -268, 900, -271], [900, -271, 900, -267], [900, -161, 900, -157], [900, -161, 900, -267], [638, -46, 700, -154], [700, -154, 702, -157], [638, -46, 636, -43], [634, -39, 636, -43], [605, 11, 603, 15], [605, 11, 634, -39], [702, 72, 699, 70], [606, 17, 699, 70], [603, 15, 606, 17], [600, 131, 507, 184], [504, 186, 507, 184], [603, 129, 600, 131], [632, 186, 636, 186], [632, 186, 508, 186], [504, 186, 508, 186], [603, 129, 601, 125], [572, 75, 601, 125], [572, 75, 570, 72], [702, 72, 698, 72], [570, 72, 574, 72], [574, 72, 698, 72], [605, 240, 603, 243], [634, 189, 636, 186], [605, 240, 634, 189], [702, 300, 699, 298], [603, 243, 606, 245], [606, 245, 699, 298], [704, 304, 702, 300], [704, 304, 766, 411], [768, 415, 766, 411], [799, 361, 770, 411], [768, 415, 770, 411], [799, 361, 801, 358], [900, 415, 897, 413], [897, 413, 804, 360], [801, 358, 804, 360], [1094, -157, 970, -157], [970, -157, 966, -157], [1094, -157, 1098, -157], [904, -157, 962, -157], [904, -157, 900, -157], [966, -157, 962, -157], [1098, -43, 1098, -47], [1098, -153, 1098, -47], [1098, -157, 1098, -153], [1164, -43, 1160, -43], [1102, -43, 1160, -43], [1098, -43, 1102, -43], [1100, 68, 1162, -39], [1164, -43, 1162, -39], [1098, 72, 1100, 68], [1195, 132, 1197, 129], [1166, 183, 1164, 186], [1195, 132, 1166, 183], [1098, 72, 1102, 74], [1102, 74, 1194, 127], [1197, 129, 1194, 127], [1098, 300, 1100, 297], [1162, 189, 1164, 186], [1162, 189, 1100, 297], [999, 358, 1003, 356], [1095, 302, 1003, 356], [1095, 302, 1098, 300], [968, 304, 997, 354], [999, 358, 997, 354], [968, 304, 966, 300], [964, 304, 902, 411], [966, 300, 964, 304], [900, 415, 902, 411], [830, -157, 834, -157], [702, -157, 706, -157], [830, -157, 706, -157], [896, -157, 838, -157], [896, -157, 900, -157], [834, -157, 838, -157], [900, -153, 900, -47], [900, -47, 900, -43], [900, -157, 900, -153], [702, -157, 702, -153], [702, -47, 702, -153], [702, -43, 702, -47], [698, -43, 640, -43], [698, -43, 702, -43], [636, -43, 640, -43], [636, -43, 638, -39], [702, 72, 700, 68], [638, -39, 700, 68], [605, 132, 603, 129], [605, 132, 634, 183], [634, 183, 636, 186], [603, 129, 606, 127], [606, 127, 699, 74], [699, 74, 702, 72], [638, 189, 700, 297], [636, 186, 638, 189], [702, 300, 700, 297], [702, 300, 705, 302], [801, 358, 798, 356], [705, 302, 798, 356], [803, 354, 832, 304], [832, 304, 834, 300], [803, 354, 801, 358], [898, 411, 836, 304], [834, 300, 836, 304], [900, 415, 898, 411], [900, 411, 900, 304], [900, 415, 900, 411], [900, 300, 900, 304], [1003, -102, 999, -100], [1098, -157, 1095, -155], [1003, -102, 1095, -155], [1034, -46, 1096, -154], [1032, -43, 1034, -46], [1098, -157, 1096, -154], [997, -103, 968, -154], [999, -100, 997, -103], [966, -157, 968, -154], [902, -46, 900, -43], [902, -46, 964, -154], [964, -154, 966, -157], [1036, -43, 1094, -43], [1094, -43, 1098, -43], [1032, -43, 1036, -43], [1098, 72, 1098, 68], [1098, -39, 1098, -43], [1098, 68, 1098, -39], [1098, 72, 1100, 75], [1164, 186, 1162, 183], [1100, 75, 1162, 183], [1160, 186, 1164, 186], [1102, 186, 1098, 186], [1160, 186, 1102, 186], [1098, 300, 1098, 296], [1098, 190, 1098, 296], [1098, 190, 1098, 186], [966, 300, 970, 300], [1098, 300, 1094, 300], [970, 300, 1094, 300], [904, 300, 900, 300], [966, 300, 962, 300], [962, 300, 904, 300], [801, -100, 798, -102], [705, -155, 798, -102], [702, -157, 705, -155], [768, -43, 766, -46], [766, -46, 704, -154], [702, -157, 704, -154], [803, -103, 832, -154], [832, -154, 834, -157], [803, -103, 801, -100], [900, -43, 898, -46], [836, -154, 898, -46], [834, -157, 836, -154], [706, -43, 702, -43], [768, -43, 764, -43], [706, -43, 764, -43], [702, -39, 702, -43], [702, -39, 702, 68], [702, 72, 702, 68], [700, 75, 638, 183], [700, 75, 702, 72], [636, 186, 638, 183], [698, 186, 702, 186], [698, 186, 640, 186], [636, 186, 640, 186], [702, 190, 702, 186], [702, 190, 702, 296], [702, 300, 702, 296], [702, 300, 706, 300], [830, 300, 706, 300], [830, 300, 834, 300], [896, 300, 900, 300], [834, 300, 838, 300], [896, 300, 838, 300], [900, 296, 900, 190], [900, 296, 900, 300], [900, 186, 900, 190], [1030, -46, 1032, -43], [999, -100, 1001, -96], [1030, -46, 1001, -96], [999, -100, 996, -98], [903, -45, 996, -98], [903, -45, 900, -43], [1034, -39, 1096, 68], [1032, -43, 1034, -39], [1098, 72, 1096, 68], [1098, 182, 1098, 186], [1098, 72, 1098, 76], [1098, 76, 1098, 182], [1032, 186, 1036, 186], [1094, 186, 1098, 186], [1036, 186, 1094, 186], [1098, 300, 1096, 297], [1034, 189, 1096, 297], [1032, 186, 1034, 189], [999, 243, 1003, 245], [1098, 300, 1095, 298], [1003, 245, 1095, 298], [997, 247, 968, 297], [999, 243, 997, 247], [966, 300, 968, 297], [900, 186, 902, 189], [964, 297, 902, 189], [966, 300, 964, 297], [768, -43, 770, -46], [799, -96, 770, -46], [801, -100, 799, -96], [801, -100, 804, -98], [900, -43, 897, -45], [804, -98, 897, -45], [766, -39, 704, 68], [702, 72, 704, 68], [766, -39, 768, -43], [702, 76, 702, 72], [702, 182, 702, 76], [702, 186, 702, 182], [706, 186, 764, 186], [706, 186, 702, 186], [768, 186, 764, 186], [766, 189, 704, 297], [702, 300, 704, 297], [766, 189, 768, 186], [798, 245, 705, 298], [702, 300, 705, 298], [801, 243, 798, 245], [803, 247, 832, 297], [803, 247, 801, 243], [832, 297, 834, 300], [900, 186, 898, 189], [836, 297, 834, 300], [836, 297, 898, 189], [1032, -43, 1028, -43], [900, -43, 904, -43], [1028, -43, 904, -43], [1030, -39, 1001, 11], [999, 15, 1001, 11], [1032, -43, 1030, -39], [1003, 17, 1095, 70], [1003, 17, 999, 15], [1098, 72, 1095, 70], [1032, 186, 1034, 183], [1034, 183, 1096, 75], [1098, 72, 1096, 75], [1030, 189, 1001, 240], [1032, 186, 1030, 189], [999, 243, 1001, 240], [900, 186, 903, 188], [903, 188, 996, 241], [999, 243, 996, 241], [900, -43, 896, -43], [768, -43, 772, -43], [772, -43, 896, -43], [770, -39, 768, -43], [770, -39, 799, 11], [801, 15, 799, 11], [801, 15, 798, 17], [702, 72, 705, 70], [798, 17, 705, 70], [702, 72, 704, 75], [768, 186, 766, 183], [766, 183, 704, 75], [770, 189, 799, 240], [770, 189, 768, 186], [801, 243, 799, 240], [900, 186, 897, 188], [801, 243, 804, 241], [804, 241, 897, 188], [999, 15, 996, 13], [996, 13, 903, -41], [900, -43, 903, -41], [966, 72, 968, 68], [997, 18, 999, 15], [997, 18, 968, 68], [966, 72, 970, 72], [1094, 72, 970, 72], [1094, 72, 1098, 72], [1003, 127, 1095, 74], [1098, 72, 1095, 74], [1003, 127, 999, 129], [1030, 183, 1032, 186], [1030, 183, 1001, 132], [999, 129, 1001, 132], [1032, 186, 1028, 186], [1028, 186, 904, 186], [900, 186, 904, 186], [804, 13, 897, -41], [801, 15, 804, 13], [900, -43, 897, -41], [832, 68, 834, 72], [803, 18, 832, 68], [803, 18, 801, 15], [832, 75, 834, 72], [803, 125, 832, 75], [803, 125, 801, 129], [702, 72, 706, 72], [830, 72, 834, 72], [830, 72, 706, 72], [705, 74, 798, 127], [702, 72, 705, 74], [801, 129, 798, 127], [804, 131, 897, 184], [801, 129, 804, 131], [900, 186, 897, 184], [801, 129, 799, 132], [768, 186, 770, 183], [799, 132, 770, 183], [900, 186, 896, 186], [772, 186, 896, 186], [768, 186, 772, 186], [966, 72, 962, 72], [904, 72, 962, 72], [904, 72, 900, 72], [964, 68, 902, -39], [964, 68, 966, 72], [900, -43, 902, -39], [902, 183, 900, 186], [902, 183, 964, 75], [964, 75, 966, 72], [966, 72, 968, 75], [968, 75, 997, 125], [999, 129, 997, 125], [903, 184, 900, 186], [999, 129, 996, 131], [903, 184, 996, 131], [896, 72, 838, 72], [896, 72, 900, 72], [834, 72, 838, 72], [900, -43, 898, -39], [836, 68, 898, -39], [836, 68, 834, 72], [900, 68, 900, -39], [900, -43, 900, -39], [900, 68, 900, 72], [1392, -327, 1395, -329], [1395, -329, 1393, -332], [1393, 475, 1395, 472], [1395, 472, 1392, 470], [408, -327, 405, -329], [405, -329, 407, -332], [408, 470, 405, 472], [405, 472, 407, 475], [1393, -211, 1395, -214], [1395, -214, 1392, -216], [407, -211, 405, -214], [405, -214, 408, -216], [1393, -103, 1395, -100], [1395, -100, 1392, -98], [1393, 354, 1395, 358], [1395, 358, 1392, 360], [1194, 584, 1197, 586], [1197, 586, 1199, 583], [408, -98, 405, -100], [405, -100, 407, -103], [408, 360, 405, 358], [405, 358, 407, 354], [606, 584, 603, 586], [603, 586, 601, 583], [1393, 18, 1395, 15], [1395, 15, 1392, 13], [1393, 247, 1395, 243], [1395, 243, 1392, 241], [997, 583, 999, 586], [999, 586, 1003, 584], [407, 18, 405, 15], [405, 15, 408, 13], [407, 247, 405, 243], [405, 243, 408, 241], [803, 583, 801, 586], [801, 586, 798, 584], [1393, 125, 1395, 129], [1395, 129, 1392, 131], [408, 131, 405, 129], [405, 129, 407, 125]];

var x_offset = -150;
var y_offset = +250;
var x_scale = 0.5;
var y_scale = 0.5;

function setup() {
  createCanvas(600,600);  
  background(0);
  stroke(255);
  
  for (var i = 0; i < mesh.length; i++){
    line(x_scale*mesh[i][0]+x_offset,y_scale*mesh[i][1]+y_offset,x_scale*mesh[i][2]+x_offset,y_scale*mesh[i][3]+y_offset);
    }
  
}
  


function draw() {
  
}
